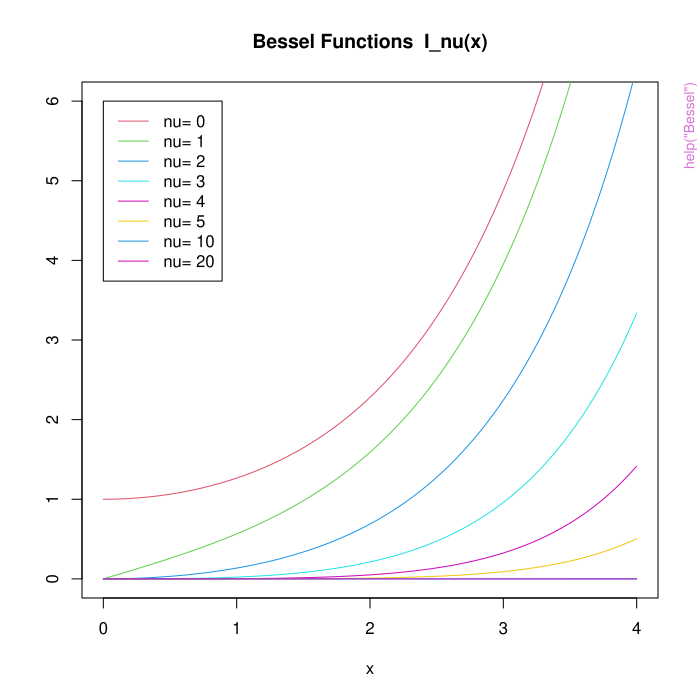

The R source for this figure:
pkgname <- "base"
source(file.path(R.home("share"), "R", "examples-header.R"))
options(warn = 1)
base::assign(".oldSearch", base::search(), pos = 'CheckExEnv')
base::assign(".old_wd", base::getwd(), pos = 'CheckExEnv')
cleanEx()
nameEx("Arithmetic")
### * Arithmetic

flush(stderr()); flush(stdout())

### Name: Arithmetic
### Title: Arithmetic Operators
### Aliases: + - * ** / ^ %% %/% Arithmetic
### Keywords: arith

### ** Examples

x <- -1:12
x + 1
2 * x + 3
x %%  3 # is periodic  2 0  1  2 0  1 ...
x %% -3 #  (ditto)    -1 0 -2 -1 0 -2 ...
x %/% 5
x %% Inf # now is defined by limit (gave NaN in earlier versions of R)



cleanEx()
nameEx("Bessel")
### * Bessel

flush(stderr()); flush(stdout())

### Name: Bessel
### Title: Bessel Functions
### Aliases: bessel Bessel besselI besselJ besselK besselY
### Keywords: math

### ** Examples

require(graphics)

nus <- c(0:5, 10, 20)

x <- seq(0, 4, length.out = 501)
plot(x, x, ylim = c(0, 6), ylab = "", type = "n",
     main = "Bessel Functions  I_nu(x)")
for(nu in nus) lines(x, besselI(x, nu = nu), col = nu + 2)
legend(0, 6, legend = paste("nu=", nus), col = nus + 2, lwd = 1)

x <- seq(0, 40, length.out = 801); yl <- c(-.5, 1)
plot(x, x, ylim = yl, ylab = "", type = "n",
     main = "Bessel Functions  J_nu(x)")
abline(h=0, v=0, lty=3)
for(nu in nus) lines(x, besselJ(x, nu = nu), col = nu + 2)
legend("topright", legend = paste("nu=", nus), col = nus + 2, lwd = 1, bty="n")

## Negative nu's --------------------------------------------------
xx <- 2:7
nu <- seq(-10, 9, length.out = 2001)
## --- I() --- --- --- ---
matplot(nu, t(outer(xx, nu, besselI)), type = "l", ylim = c(-50, 200),
        main = expression(paste("Bessel ", I[nu](x), " for fixed ", x,
                                ",  as ", f(nu))),
        xlab = expression(nu))
abline(v = 0, col = "light gray", lty = 3)
legend(5, 200, legend = paste("x=", xx), col=seq(xx), lty=1:5)

## --- J() --- --- --- ---
bJ <- t(outer(xx, nu, besselJ))
matplot(nu, bJ, type = "l", ylim = c(-500, 200),
        xlab = quote(nu), ylab = quote(J[nu](x)),
        main = expression(paste("Bessel ", J[nu](x), " for fixed ", x)))
abline(v = 0, col = "light gray", lty = 3)
legend("topright", legend = paste("x=", xx), col=seq(xx), lty=1:5)

## ZOOM into right part:
matplot(nu[nu > -2], bJ[nu > -2,], type = "l",
        xlab = quote(nu), ylab = quote(J[nu](x)),
        main = expression(paste("Bessel ", J[nu](x), " for fixed ", x)))
abline(h=0, v = 0, col = "gray60", lty = 3)
legend("topright", legend = paste("x=", xx), col=seq(xx), lty=1:5)


##---------------  x --> 0  -----------------------------
x0 <- 2^seq(-16, 5, length.out=256)
plot(range(x0), c(1e-40, 1), log = "xy", xlab = "x", ylab = "", type = "n",
     main = "Bessel Functions  J_nu(x)  near 0\n log - log  scale") ; axis(2, at=1)
for(nu in sort(c(nus, nus+0.5)))
    lines(x0, besselJ(x0, nu = nu), col = nu + 2, lty= 1+ (nu%%1 > 0))
legend("right", legend = paste("nu=", paste(nus, nus+0.5, sep=", ")),
       col = nus + 2, lwd = 1, bty="n")

x0 <- 2^seq(-10, 8, length.out=256)
plot(range(x0), 10^c(-100, 80), log = "xy", xlab = "x", ylab = "", type = "n",
     main = "Bessel Functions  K_nu(x)  near 0\n log - log  scale") ; axis(2, at=1)
for(nu in sort(c(nus, nus+0.5)))
    lines(x0, besselK(x0, nu = nu), col = nu + 2, lty= 1+ (nu%%1 > 0))
legend("topright", legend = paste("nu=", paste(nus, nus + 0.5, sep = ", ")),
       col = nus + 2, lwd = 1, bty="n")

x <- x[x > 0]
plot(x, x, ylim = c(1e-18, 1e11), log = "y", ylab = "", type = "n",
     main = "Bessel Functions  K_nu(x)"); axis(2, at=1)
for(nu in nus) lines(x, besselK(x, nu = nu), col = nu + 2)
legend(0, 1e-5, legend=paste("nu=", nus), col = nus + 2, lwd = 1)

yl <- c(-1.6, .6)
plot(x, x, ylim = yl, ylab = "", type = "n",
     main = "Bessel Functions  Y_nu(x)")
for(nu in nus){
    xx <- x[x > .6*nu]
    lines(xx, besselY(xx, nu=nu), col = nu+2)
}
legend(25, -.5, legend = paste("nu=", nus), col = nus+2, lwd = 1)

## negative nu in bessel_Y -- was bogus for a long time
curve(besselY(x, -0.1), 0, 10, ylim = c(-3,1), ylab = "")
for(nu in c(seq(-0.2, -2, by = -0.1)))
  curve(besselY(x, nu), add = TRUE)
title(expression(besselY(x, nu) * "   " *
                 {nu == list(-0.1, -0.2, ..., -2)}))



cleanEx()
nameEx("Colon")
### * Colon

flush(stderr()); flush(stdout())

### Name: Colon
### Title: Colon Operator
### Aliases: : colon
### Keywords: manip

### ** Examples

1:4
pi:6 # real
6:pi # integer

f1 <- gl(2, 3); f1
f2 <- gl(3, 2); f2
f1:f2 # a factor, the "cross"  f1 x f2



cleanEx()
nameEx("Comparison")
### * Comparison

flush(stderr()); flush(stdout())

### Name: Comparison
### Title: Relational Operators
### Aliases: < <= == != >= > Comparison collation
### Keywords: logic

### ** Examples

x <- stats::rnorm(20)
x < 1
x[x > 0]

x1 <- 0.5 - 0.3
x2 <- 0.3 - 0.1
x1 == x2                   # FALSE on most machines
isTRUE(all.equal(x1, x2))  # TRUE everywhere



cleanEx()
nameEx("Constants")
### * Constants

flush(stderr()); flush(stdout())

### Name: Constants
### Title: Built-in Constants
### Aliases: Constants LETTERS letters month.abb month.name pi
### Keywords: sysdata

### ** Examples

## John Machin (ca 1706) computed pi to over 100 decimal places
## using the Taylor series expansion of the second term of
pi - 4*(4*atan(1/5) - atan(1/239))

## months in English
month.name
## months in your current locale
format(ISOdate(2000, 1:12, 1), "%B")
format(ISOdate(2000, 1:12, 1), "%b")



cleanEx()
nameEx("Control")
### * Control

flush(stderr()); flush(stdout())

### Name: Control
### Title: Control Flow
### Aliases: Control if else for in while repeat break next
### Keywords: programming iteration logic

### ** Examples

for(i in 1:5) print(1:i)
for(n in c(2,5,10,20,50)) {
   x <- stats::rnorm(n)
   cat(n, ": ", sum(x^2), "\n", sep = "")
}
f <- factor(sample(letters[1:5], 10, replace = TRUE))
for(i in unique(f)) print(i)



cleanEx()
nameEx("Cstack_info")
### * Cstack_info

flush(stderr()); flush(stdout())

### Name: Cstack_info
### Title: Report Information on C Stack Size and Usage
### Aliases: Cstack_info
### Keywords: utilities

### ** Examples


cleanEx()
nameEx("DateTimeClasses")
### * DateTimeClasses

flush(stderr()); flush(stdout())

### Name: DateTimeClasses
### Title: Date-Time Classes
### Aliases: DateTimeClasses POSIXct POSIXlt POSIXt print.POSIXct
###   print.POSIXlt summary.POSIXct summary.POSIXlt +.POSIXt -.POSIXt
###   Ops.POSIXt Math.POSIXt Summary.POSIXct Math.POSIXlt Summary.POSIXlt
###   $<-.POSIXlt [.POSIXct [<-.POSIXct [[.POSIXct [.POSIXlt [<-.POSIXlt
###   [[.POSIXlt [[<-.POSIXlt as.data.frame.POSIXct as.data.frame.POSIXlt
###   as.list.POSIXct as.list.POSIXlt .leap.seconds anyNA.POSIXlt
###   is.finite.POSIXlt is.infinite.POSIXlt is.na.POSIXlt is.nan.POSIXlt
###   c.POSIXct c.POSIXlt as.matrix.POSIXlt length.POSIXlt length<-.POSIXct
###   length<-.POSIXlt mean.POSIXct mean.POSIXlt str.POSIXt
###   duplicated.POSIXlt unique.POSIXlt split.POSIXct names.POSIXlt
###   names<-.POSIXlt date-time
### Keywords: utilities chron

### ** Examples

## IGNORE_RDIFF_BEGIN
(z <- Sys.time())             # the current date, as class "POSIXct"

Sys.time() - 3600             # an hour ago

as.POSIXlt(Sys.time(), "GMT") # the current time in GMT
format(.leap.seconds)         # the leap seconds in your time zone
print(.leap.seconds, tz = "PST8PDT")  # and in Seattle's
## IGNORE_RDIFF_END

## look at *internal* representation of "POSIXlt" :
leapS <- as.POSIXlt(.leap.seconds)
names(unclass(leapS)) ; is.list(leapS)
## str() on inner structure needs unclass(.):
utils::str(unclass(leapS), vec.len = 7)
## show all (apart from "tzone" attr):
data.frame(unclass(leapS))

## Extracting *single* components of POSIXlt objects:
leapS[1 : 5, "year"]
leapS[17:22, "mon" ]

##  length(.) <- n   now works for "POSIXct" and "POSIXlt" :
for(lpS in list(.leap.seconds, leapS)) {
    ls <- lpS; length(ls) <- 12
    l2 <- lpS; length(l2) <- 5 + length(lpS)
    stopifnot(exprs = {
      ## length(.) <- * is compatible to subsetting/indexing:
      identical(ls, lpS[seq_along(ls)])
      identical(l2, lpS[seq_along(l2)])
      ## has filled with NA's
      is.na(l2[(length(lpS)+1):length(l2)])
    })
}



cleanEx()
nameEx("Dates")
### * Dates

flush(stderr()); flush(stdout())

### Name: Dates
### Title: Date Class
### Aliases: Date Dates print.Date summary.Date Math.Date Summary.Date
###   [.Date [<-.Date length<-.Date [[.Date as.data.frame.Date as.list.Date
###   c.Date mean.Date split.Date
### Keywords: utilities chron

### ** Examples
(Dls <- as.Date(.leap.seconds))

## Show use of year zero:
(z <- as.Date("01-01-01")) # how it is printed depends on the OS
z - 365 # so year zero was a leap year.
as.Date("00-02-29")
# if you want a different format, consider something like (if supported)
## Not run: 
##D format(z, "%04Y-%m-%d") # "0001-01-01"
##D format(z, "%_4Y-%m-%d") # "   1-01-01"
##D format(z, "%_Y-%m-%d")  # "1-01-01"
## End(Not run) 

##  length(<Date>) <- n   now works
ls <- Dls; length(ls) <- 12
l2 <- Dls; length(l2) <- 5 + length(Dls)
stopifnot(exprs = {
  ## length(.) <- * is compatible to subsetting/indexing:
  identical(ls, Dls[seq_along(ls)])
  identical(l2, Dls[seq_along(l2)])
  ## has filled with NA's
  is.na(l2[(length(Dls)+1):length(l2)])
})



cleanEx()
nameEx("Encoding")
### * Encoding

flush(stderr()); flush(stdout())

### Name: Encoding
### Title: Read or Set the Declared Encodings for a Character Vector
### Aliases: Encoding Encoding<- enc2native enc2utf8
### Keywords: utilities character

### ** Examples

## x is intended to be in latin1
x. <- x <- "fa\xE7ile"
Encoding(x.) # "unknown" (UTF-8 loc.) | "latin1" (8859-1/CP-1252 loc.) | ....
Encoding(x) <- "latin1"
x
xx <- iconv(x, "latin1", "UTF-8")
Encoding(c(x., x, xx))
c(x, xx)
xb <- xx; Encoding(xb) <- "bytes"
xb # will be encoded in hex
cat("x = ", x, ", xx = ", xx, ", xb = ", xb, "\n", sep = "")
(Ex <- Encoding(c(x.,x,xx,xb)))
stopifnot(identical(Ex, c(Encoding(x.), Encoding(x),
                          Encoding(xx), Encoding(xb))))



cleanEx()
nameEx("Extract")
### * Extract

flush(stderr()); flush(stdout())

### Name: Extract
### Title: Extract or Replace Parts of an Object
### Aliases: Extract Subscript [ [.listof [.simple.list [.Dlist [[ $
###   getElement [<- [[<- $<-
### Keywords: array list

### ** Examples

x <- 1:12
m <- matrix(1:6, nrow = 2, dimnames = list(c("a", "b"), LETTERS[1:3]))
li <- list(pi = pi, e = exp(1))
x[10]                 # the tenth element of x
x <- x[-1]            # delete the 1st element of x
m[1,]                 # the first row of matrix m
m[1, , drop = FALSE]  # is a 1-row matrix
m[,c(TRUE,FALSE,TRUE)]# logical indexing
m[cbind(c(1,2,1),3:1)]# matrix numeric index
ci <- cbind(c("a", "b", "a"), c("A", "C", "B"))
m[ci]                 # matrix character index
m <- m[,-1]           # delete the first column of m
li[[1]]               # the first element of list li
y <- list(1, 2, a = 4, 5)
y[c(3, 4)]            # a list containing elements 3 and 4 of y
y$a                   # the element of y named a

## non-integer indices are truncated:
(i <- 3.999999999) # "4" is printed
(1:5)[i]  # 3

## named atomic vectors, compare "[" and "[[" :
nx <- c(Abc = 123, pi = pi)
nx[1] ; nx["pi"] # keeps names, whereas "[[" does not:
nx[[1]] ; nx[["pi"]]
## Don't show: 
stopifnot(identical(names(nx[1]), "Abc"),
        identical(names(nx["pi"]), "pi"),
        is.null(names(nx[["Abc"]])), is.null(names(nx[[2]])))
## End(Don't show)
## recursive indexing into lists
z <- list(a = list(b = 9, c = "hello"), d = 1:5)
unlist(z)
z[[c(1, 2)]]
z[[c(1, 2, 1)]]  # both "hello"
z[[c("a", "b")]] <- "new"
unlist(z)

## check $ and [[ for environments
e1 <- new.env()
e1$a <- 10
e1[["a"]]
e1[["b"]] <- 20
e1$b
ls(e1)

## partial matching - possibly with warning :
stopifnot(identical(li$p, pi))
op <- options(warnPartialMatchDollar = TRUE)
stopifnot( identical(li$p, pi), #-- a warning
  inherits(tryCatch (li$p, warning = identity), "warning"))
## revert the warning option:
options(op)



cleanEx()
nameEx("Extract.data.frame")
### * Extract.data.frame

flush(stderr()); flush(stdout())

### Name: Extract.data.frame
### Title: Extract or Replace Parts of a Data Frame
### Aliases: [.data.frame [[.data.frame [<-.data.frame [[<-.data.frame
###   $<-.data.frame
### Keywords: array

### ** Examples

sw <- swiss[1:5, 1:4]  # select a manageable subset

sw[1:3]      # select columns
sw[, 1:3]    # same
sw[4:5, 1:3] # select rows and columns
sw[1]        # a one-column data frame
sw[, 1, drop = FALSE]  # the same
sw[, 1]      # a (unnamed) vector
sw[[1]]      # the same
sw$Fert      # the same (possibly w/ warning, see ?Extract)

sw[1,]       # a one-row data frame
sw[1,, drop = TRUE]  # a list

sw["C", ] # partially matches
sw[match("C", row.names(sw)), ] # no exact match
try(sw[, "Ferti"]) # column names must match exactly

## Don't show: 
stopifnot(identical(sw[, 1], sw[[1]]),
          identical(sw[, 1][1], 80.2),
          identical(sw[, 1, drop = FALSE], sw[1]),
          is.data.frame(sw[1 ]), dim(sw[1 ]) == c(5, 1),
          is.data.frame(sw[1,]), dim(sw[1,]) == c(1, 4),
          is.list(s1 <- sw[1, , drop = TRUE]), identical(s1$Fertility, 80.2))
tools::assertError(sw[, "Ferti"])
## End(Don't show)
sw[sw$Fertility > 90,] # logical indexing, see also ?subset
sw[c(1, 1:2), ]        # duplicate row, unique row names are created

sw[sw <= 6] <- 6  # logical matrix indexing
sw

## adding a column
sw["new1"] <- LETTERS[1:5]   # adds a character column
sw[["new2"]] <- letters[1:5] # ditto
sw[, "new3"] <- LETTERS[1:5] # ditto
sw$new4 <- 1:5
sapply(sw, class)
sw$new  # -> NULL: no unique partial match
sw$new4 <- NULL              # delete the column
sw
sw[6:8] <- list(letters[10:14], NULL, aa = 1:5)
# update col. 6, delete 7, append
sw

## matrices in a data frame
A <- data.frame(x = 1:3, y = I(matrix(4:9, 3, 2)),
                         z = I(matrix(letters[1:9], 3, 3)))
A[1:3, "y"] # a matrix
A[1:3, "z"] # a matrix
A[, "y"]    # a matrix
stopifnot(identical(colnames(A), c("x", "y", "z")), ncol(A) == 3L,
          identical(A[,"y"], A[1:3, "y"]),
          inherits (A[,"y"], "AsIs"))

## keeping special attributes: use a class with a
## "as.data.frame" and "[" method;
## "avector" := vector that keeps attributes.   Could provide a constructor
##  avector <- function(x) { class(x) <- c("avector", class(x)); x }
as.data.frame.avector <- as.data.frame.vector

`[.avector` <- function(x,i,...) {
  r <- NextMethod("[")
  mostattributes(r) <- attributes(x)
  r
}

d <- data.frame(i = 0:7, f = gl(2,4),
                u = structure(11:18, unit = "kg", class = "avector"))
str(d[2:4, -1]) # 'u' keeps its "unit"
## Don't show: 
stopifnot(identical(d[2:4,-1][,"u"],
                    structure(12:14, unit = "kg", class = "avector")))
## End(Don't show)



cleanEx()
nameEx("Extract.factor")
### * Extract.factor

flush(stderr()); flush(stdout())

### Name: Extract.factor
### Title: Extract or Replace Parts of a Factor
### Aliases: [.factor [<-.factor [[.factor [[<-.factor
### Keywords: category

### ** Examples

## following example(factor)
(ff <- factor(substring("statistics", 1:10, 1:10), levels = letters))
ff[, drop = TRUE]
factor(letters[7:10])[2:3, drop = TRUE]



cleanEx()
nameEx("Extremes")
### * Extremes

flush(stderr()); flush(stdout())

### Name: Extremes
### Title: Maxima and Minima
### Aliases: max min pmax pmin pmax.int pmin.int
### Keywords: univar arith

### ** Examples

require(stats); require(graphics)
 min(5:1, pi) #-> one number
pmin(5:1, pi) #->  5  numbers

x <- sort(rnorm(100));  cH <- 1.35
pmin(cH, quantile(x)) # no names
pmin(quantile(x), cH) # has names
plot(x, pmin(cH, pmax(-cH, x)), type = "b", main =  "Huber's function")

cut01 <- function(x) pmax(pmin(x, 1), 0)
curve(      x^2 - 1/4, -1.4, 1.5, col = 2)
curve(cut01(x^2 - 1/4), col = "blue", add = TRUE, n = 500)
## pmax(), pmin() preserve attributes of *first* argument
D <- diag(x = (3:1)/4) ; n0 <- numeric()
stopifnot(identical(D,  cut01(D) ),
          identical(n0, cut01(n0)),
          identical(n0, cut01(NULL)),
          identical(n0, pmax(3:1, n0, 2)),
          identical(n0, pmax(n0, 4)))



cleanEx()
nameEx("La_library")
### * La_library

flush(stderr()); flush(stdout())

### Name: La_library
### Title: LAPACK Library
### Aliases: La_library
### Keywords: utilities

### ** Examples

La_library()



cleanEx()
nameEx("La_version")
### * La_version

flush(stderr()); flush(stdout())

### Name: La_version
### Title: LAPACK Version
### Aliases: La_version
### Keywords: utilities

### ** Examples

La_version()



cleanEx()
nameEx("Last.value")
### * Last.value

flush(stderr()); flush(stdout())

### Name: Last.value
### Title: Value of Last Evaluated Expression
### Aliases: .Last.value
### Keywords: programming

### ** Examples

## These will not work correctly from example(),
## but they will in make check or if pasted in,
## as example() does not run them at the top level
gamma(1:15)          # think of some intensive calculation...
fac14 <- .Last.value # keep them

library("splines") # returns invisibly
.Last.value    # shows what library(.) above returned
## Don't show: 
detach("package:splines")
## End(Don't show)



cleanEx()
nameEx("Log")
### * Log

flush(stderr()); flush(stdout())

### Name: log
### Title: Logarithms and Exponentials
### Aliases: log logb log10 log2 log1p exp expm1
### Keywords: math

### ** Examples

log(exp(3))
log10(1e7) # = 7

x <- 10^-(1+2*1:9)
cbind(deparse.level=2, # to get nice column names
      x, log(1+x), log1p(x), exp(x)-1, expm1(x))



cleanEx()
nameEx("Logic")
### * Logic

flush(stderr()); flush(stdout())

### Name: Logic
### Title: Logical Operators
### Aliases: ! & && | || xor Logic isTRUE isFALSE
### Keywords: logic

### ** Examples

y <- 1 + (x <- stats::rpois(50, lambda = 1.5) / 4 - 1)
x[(x > 0) & (x < 1)]    # all x values between 0 and 1
if (any(x == 0) || any(y == 0)) "zero encountered"

## construct truth tables :

x <- c(NA, FALSE, TRUE)
names(x) <- as.character(x)
outer(x, x, `&`) ## AND table
outer(x, x, `|`) ## OR  table



cleanEx()
nameEx("MathFun")
### * MathFun

flush(stderr()); flush(stdout())

### Name: MathFun
### Title: Miscellaneous Mathematical Functions
### Aliases: abs sqrt
### Keywords: math

### ** Examples

require(stats) # for spline
require(graphics)
xx <- -9:9
plot(xx, sqrt(abs(xx)),  col = "red")
lines(spline(xx, sqrt(abs(xx)), n=101), col = "pink")



cleanEx()
nameEx("NA")
### * NA

flush(stderr()); flush(stdout())

### Name: NA
### Title: 'Not Available' / Missing Values
### Aliases: NA NA_integer_ NA_real_ NA_complex_ NA_character_ is.na
###   is.na.data.frame is.na<- is.na<-.default anyNA anyNA.data.frame
###   anyMissing
### Keywords: NA logic manip

### ** Examples

is.na(c(1, NA))        #> FALSE  TRUE
is.na(paste(c(1, NA))) #> FALSE FALSE

(xx <- c(0:4))
is.na(xx) <- c(2, 4)
xx                     #> 0 NA  2 NA  4
anyNA(xx) # TRUE

# Some logical operations do not return NA
c(TRUE, FALSE) & NA
c(TRUE, FALSE) | NA


## anyNA() can work recursively with list()s:
LL <- list(1:5, c(NA, 5:8), c("A","NA"), c("a", NA_character_))
L2 <- LL[c(1,3)]
sapply(LL, anyNA); c(anyNA(LL), anyNA(LL, TRUE))
sapply(L2, anyNA); c(anyNA(L2), anyNA(L2, TRUE))

## ... lists, and hence data frames, too:
dN <- dd <- USJudgeRatings; dN[3,6] <- NA
anyNA(dd) # FALSE
anyNA(dN) # TRUE



cleanEx()
nameEx("NULL")
### * NULL

flush(stderr()); flush(stdout())

### Name: NULL
### Title: The Null Object
### Aliases: NULL as.null as.null.default is.null
### Keywords: attribute manip list sysdata

### ** Examples

is.null(list())     # FALSE (on purpose!)
is.null(pairlist()) # TRUE
is.null(integer(0)) # FALSE
is.null(logical(0)) # FALSE
as.null(list(a = 1, b = "c"))



cleanEx()
nameEx("NumericConstants")
### * NumericConstants

flush(stderr()); flush(stdout())

### Name: NumericConstants
### Title: Numeric Constants
### Aliases: NumericConstants 1L 0x1 1i
### Keywords: documentation

### ** Examples

## You can create numbers using fixed or scientific formatting.
2.1
2.1e10
-2.1E-10

## The resulting objects have class numeric and type double.
class(2.1)
typeof(2.1)

## This holds even if what you typed looked like an integer.
class(2)
typeof(2)

## If you actually wanted integers, use an "L" suffix.
class(2L)
typeof(2L)

## These are equal but not identical
2 == 2L
identical(2, 2L)

## You can write numbers between 0 and 1 without a leading "0"
## (but typically this makes code harder to read)
.1234

sqrt(1i) # remember elementary math?
utils::str(0xA0)
identical(1L, as.integer(1))

## You can combine the "0x" prefix with the "L" suffix :
identical(0xFL, as.integer(15))



cleanEx()
nameEx("Ops.Date")
### * Ops.Date

flush(stderr()); flush(stdout())

### Name: Ops.Date
### Title: Operators on the Date Class
### Aliases: +.Date -.Date Ops.Date
### Keywords: utilities chron

### ** Examples


cleanEx()
nameEx("Paren")
### * Paren

flush(stderr()); flush(stdout())

### Name: Paren
### Title: Parentheses and Braces
### Aliases: Paren ( {
### Keywords: programming

### ** Examples

f <- get("(")
e <- expression(3 + 2 * 4)
identical(f(e), e)

do <- get("{")
do(x <- 3, y <- 2*x-3, 6-x-y); x; y

## note the differences
(2+3)
{2+3; 4+5}
(invisible(2+3))
{invisible(2+3)}



cleanEx()
nameEx("Platform")
### * Platform

flush(stderr()); flush(stdout())

### Name: .Platform
### Title: Platform Specific Variables
### Aliases: .Platform
### Keywords: file utilities

### ** Examples

## Note: this can be done in a system-independent way by dir.exists()
if(.Platform$OS.type == "unix") {
   system.test <- function(...) system(paste("test", ...)) == 0L
   dir.exists2 <- function(dir)
       sapply(dir, function(d) system.test("-d", d))
   dir.exists2(c(R.home(), "/tmp", "~", "/NO")) # > T T T F
}



cleanEx()
nameEx("Primitive")
### * Primitive

flush(stderr()); flush(stdout())

### Name: Primitive
### Title: Look Up a Primitive Function
### Aliases: .Primitive primitive
### Keywords: interface

### ** Examples

mysqrt <- .Primitive("sqrt")
c
.Internal # this one *must* be primitive!
`if` # need backticks



cleanEx()
nameEx("Quotes")
### * Quotes

flush(stderr()); flush(stdout())

### Name: Quotes
### Title: Quotes
### Aliases: Quotes backtick backquote ' " `
### Keywords: documentation

### ** Examples

'single quotes can be used more-or-less interchangeably'
"with double quotes to create character vectors"

## Single quotes inside single-quoted strings need backslash-escaping.
## Ditto double quotes inside double-quoted strings.
##
identical('"It\'s alive!", he screamed.',
          "\"It's alive!\", he screamed.") # same

## Backslashes need doubling, or they have a special meaning.
x <- "In ALGOL, you could do logical AND with /\\."
print(x)      # shows it as above ("input-like")
writeLines(x) # shows it as you like it ;-)

## Single backslashes followed by a letter are used to denote
## special characters like tab(ulator)s and newlines:
x <- "long\tlines can be\nbroken with newlines"
writeLines(x) # see also ?strwrap

## Backticks are used for non-standard variable names.
## (See make.names and ?Reserved for what counts as
## non-standard.)
`x y` <- 1:5
`x y`
d <- data.frame(`1st column` = rchisq(5, 2), check.names = FALSE)
d$`1st column`

## Backslashes followed by up to three numbers are interpreted as
## octal notation for ASCII characters.
"\110\145\154\154\157\40\127\157\162\154\144\41"

## \x followed by up to two numbers is interpreted as
## hexadecimal notation for ASCII characters.
(hw1 <- "\x48\x65\x6c\x6c\x6f\x20\x57\x6f\x72\x6c\x64\x21")

## Mixing octal and hexadecimal in the same string is OK
(hw2 <- "\110\x65\154\x6c\157\x20\127\x6f\162\x6c\144\x21")

## \u is also hexadecimal, but supports up to 4 digits,
## using Unicode specification.  In the previous example,
## you can simply replace \x with \u.
(hw3 <- "\u48\u65\u6c\u6c\u6f\u20\u57\u6f\u72\u6c\u64\u21")

## The last three are all identical to
hw <- "Hello World!"
stopifnot(identical(hw, hw1), identical(hw1, hw2), identical(hw2, hw3))

## Using Unicode makes more sense for non-latin characters.
(nn <- "\u0126\u0119\u1114\u022d\u2001\u03e2\u0954\u0f3f\u13d3\u147b\u203c")

## Mixing \x and \u throws a _parse_ error (which is not catchable!)
## Not run: 
##D   "\x48\u65\x6c\u6c\x6f\u20\x57\u6f\x72\u6c\x64\u21"
## End(Not run)
##   -->   Error: mixing Unicode and octal/hex escapes .....

## \U works like \u, but supports up to six hex digits.
## So we can replace \u with \U in the previous example.
n2 <- "\U0126\U0119\U1114\U022d\U2001\U03e2\U0954\U0f3f\U13d3\U147b\U203c"
stopifnot(identical(nn, n2))

## Under systems supporting multi-byte locales (and not Windows),
## \U also supports the rarer characters outside the usual 16^4 range.
## See the R language manual,
## https://cran.r-project.org/doc/manuals/r-release/R-lang.html#Literal-constants
## and bug 16098 https://bugs.r-project.org/show_bug.cgi?id=16098
## This character may or not be printable (the platform decides)
## and if it is, may not have a glyph in the font used.
"\U1d4d7" # On Windows this used to give the incorrect value of "\Ud4d7"

## nul characters (for terminating strings in C) are not allowed (parse errors)
## Not run: ##D 
##D   "foo\0bar"     # Error: nul character not allowed (line 1)
##D   "foo\u0000bar" # same error
## End(Not run)

## A Windows path written as a raw string constant:
r"(c:\Program files\R)"

## More raw strings:
r"{(\1\2)}"
r"(use both "double" and 'single' quotes)"
r"---(\1--)-)---"



cleanEx()
nameEx("Random-user")
### * Random-user

flush(stderr()); flush(stdout())

### Name: Random.user
### Title: User-supplied Random Number Generation
### Aliases: Random.user
### Keywords: distribution sysdata

### ** Examples
## Not run: 
##D ##  Marsaglia's congruential PRNG
##D #include <R_ext/Random.h>
##D 
##D static Int32 seed;
##D static double res;
##D static int nseed = 1;
##D 
##D double * user_unif_rand(void)
##D {
##D     seed = 69069 * seed + 1;
##D     res = seed * 2.32830643653869e-10;
##D     return &res;
##D }
##D 
##D void  user_unif_init(Int32 seed_in) { seed = seed_in; }
##D int * user_unif_nseed(void) { return &nseed; }
##D int * user_unif_seedloc(void) { return (int *) &seed; }
##D 
##D /*  ratio-of-uniforms for normal  */
##D #include <math.h>
##D static double x;
##D 
##D double * user_norm_rand(void)
##D {
##D     double u, v, z;
##D     do {
##D         u = unif_rand();
##D         v = 0.857764 * (2. * unif_rand() - 1);
##D         x = v/u; z = 0.25 * x * x;
##D         if (z < 1. - u) break;
##D         if (z > 0.259/u + 0.35) continue;
##D     } while (z > -log(u));
##D     return &x;
##D }
##D 
##D ## Use under Unix:
##D R CMD SHLIB urand.c
##D R
##D > dyn.load("urand.so")
##D > RNGkind("user")
##D > runif(10)
##D > .Random.seed
##D > RNGkind(, "user")
##D > rnorm(10)
##D > RNGkind()
##D [1] "user-supplied" "user-supplied"
## End(Not run)


cleanEx()
nameEx("Random")
### * Random

flush(stderr()); flush(stdout())

### Name: Random
### Title: Random Number Generation
### Aliases: Random RNG RNGkind RNGversion set.seed .Random.seed
### Keywords: distribution sysdata

### ** Examples

require(stats)

## Seed the current RNG, i.e., set the RNG status
set.seed(42); u1 <- runif(30)
set.seed(42); u2 <- runif(30) # the same because of identical RNG status:
stopifnot(identical(u1, u2))

ok <- RNGkind()
RNGkind("Wich")  # (partial string matching on 'kind')

## This shows how 'runif(.)' works for Wichmann-Hill,
## using only R functions:

p.WH <- c(30269, 30307, 30323)
a.WH <- c(  171,   172,   170)
next.WHseed <- function(i.seed = .Random.seed[-1])
  { (a.WH * i.seed) %% p.WH }
my.runif1 <- function(i.seed = .Random.seed)
  { ns <- next.WHseed(i.seed[-1]); sum(ns / p.WH) %% 1 }
set.seed(1998-12-04)# (when the next lines were added to the souRce)
rs <- .Random.seed
(WHs <- next.WHseed(rs[-1]))
u <- runif(1)
stopifnot(
 next.WHseed(rs[-1]) == .Random.seed[-1],
 all.equal(u, my.runif1(rs))
)

## ----
.Random.seed
RNGkind("Super") # matches  "Super-Duper"
RNGkind()
.Random.seed # new, corresponding to  Super-Duper

## Reset:
RNGkind(ok[1])

RNGversion(getRversion()) # the default version for this R version

## ----
sum(duplicated(runif(1e6))) # around 110 for default generator
## and we would expect about almost sure duplicates beyond about
qbirthday(1 - 1e-6, classes = 2e9) # 235,000



cleanEx()
nameEx("Recall")
### * Recall

flush(stderr()); flush(stdout())

### Name: Recall
### Title: Recursive Calling
### Aliases: Recall
### Keywords: programming

### ** Examples

## A trivial (but inefficient!) example:
fib <- function(n)
   if(n<=2) { if(n>=0) 1 else 0 } else Recall(n-1) + Recall(n-2)
fibonacci <- fib; rm(fib)
## renaming wouldn't work without Recall
fibonacci(10) # 55



cleanEx()
nameEx("Rhome")
### * Rhome

flush(stderr()); flush(stdout())

### Name: Rhome
### Title: Return the R Home Directory
### Aliases: R.home R_HOME
### Keywords: utilities

### ** Examples

## These result quite platform-dependently :
rbind(home = R.home(),
      bin  = R.home("bin")) # often the 'bin' sub directory of 'home'
                            # but not always ...
list.files(R.home("bin"))



cleanEx()
nameEx("Round")
### * Round

flush(stderr()); flush(stdout())

### Name: Round
### Title: Rounding of Numbers
### Aliases: ceiling floor round signif trunc
### Keywords: arith

### ** Examples

round(.5 + -2:4) # IEEE / IEC rounding: -2  0  0  2  2  4  4
## (this is *good* behaviour -- do *NOT* report it as bug !)

( x1 <- seq(-2, 4, by = .5) )
round(x1) #-- IEEE / IEC rounding !
x1[trunc(x1) != floor(x1)]
x1[round(x1) != floor(x1 + .5)]
(non.int <- ceiling(x1) != floor(x1))

x2 <- pi * 100^(-1:3)
round(x2, 3)
signif(x2, 3)



cleanEx()
nameEx("S3method")
### * S3method

flush(stderr()); flush(stdout())

### Name: S3method
### Title: Register S3 Methods
### Aliases: .S3method

### ** Examples

## Create a generic function and register a method for objects
## inheriting from class 'cls':
gen <- function(x) UseMethod("gen")
met <- function(x) writeLines("Hello world.")
.S3method("gen", "cls", met)
## Create an object inheriting from class 'cls', and call the
## generic on it:
x <- structure(123, class = "cls")
gen(x)



cleanEx()
nameEx("Special")
### * Special

flush(stderr()); flush(stdout())

### Name: Special
### Title: Special Functions of Mathematics
### Aliases: Special beta lbeta gamma lgamma psigamma digamma trigamma
###   choose lchoose factorial lfactorial
### Keywords: math

### ** Examples

require(graphics)

choose(5, 2)
for (n in 0:10) print(choose(n, k = 0:n))

factorial(100)
lfactorial(10000)

## gamma has 1st order poles at 0, -1, -2, ...
## this will generate loss of precision warnings, so turn off
op <- options("warn")
options(warn = -1)
x <- sort(c(seq(-3, 4, length.out = 201), outer(0:-3, (-1:1)*1e-6, `+`)))
plot(x, gamma(x), ylim = c(-20,20), col = "red", type = "l", lwd = 2,
     main = expression(Gamma(x)))
abline(h = 0, v = -3:0, lty = 3, col = "midnightblue")
options(op)

x <- seq(0.1, 4, length.out = 201); dx <- diff(x)[1]
par(mfrow = c(2, 3))
for (ch in c("", "l","di","tri","tetra","penta")) {
  is.deriv <- nchar(ch) >= 2
  nm <- paste0(ch, "gamma")
  if (is.deriv) {
    dy <- diff(y) / dx # finite difference
    der <- which(ch == c("di","tri","tetra","penta")) - 1
    nm2 <- paste0("psigamma(*, deriv = ", der,")")
    nm  <- if(der >= 2) nm2 else paste(nm, nm2, sep = " ==\n")
    y <- psigamma(x, deriv = der)
  } else {
    y <- get(nm)(x)
  }
  plot(x, y, type = "l", main = nm, col = "red")
  abline(h = 0, col = "lightgray")
  if (is.deriv) lines(x[-1], dy, col = "blue", lty = 2)
}
par(mfrow = c(1, 1))

## "Extended" Pascal triangle:
fN <- function(n) formatC(n, width=2)
for (n in -4:10) {
    cat(fN(n),":", fN(choose(n, k = -2:max(3, n+2))))
    cat("\n")
}

## R code version of choose()  [simplistic; warning for k < 0]:
mychoose <- function(r, k)
    ifelse(k <= 0, (k == 0),
           sapply(k, function(k) prod(r:(r-k+1))) / factorial(k))
k <- -1:6
cbind(k = k, choose(1/2, k), mychoose(1/2, k))

## Binomial theorem for n = 1/2 ;
## sqrt(1+x) = (1+x)^(1/2) = sum_{k=0}^Inf  choose(1/2, k) * x^k :
k <- 0:10 # 10 is sufficient for ~ 9 digit precision:
sqrt(1.25)
sum(choose(1/2, k)* .25^k)

## Don't show: 
k. <- 1:9
stopifnot(all.equal( (choose(1/2, k.) -> ck.),
                    mychoose(1/2, k.)),
          all.equal(lchoose(1/2, k.), log(abs(ck.))),
          all.equal(sqrt(1.25),
                    sum(choose(1/2, k)* .25^k)))
## End(Don't show)



graphics::par(get("par.postscript", pos = 'CheckExEnv'))
cleanEx()
nameEx("Startup")
### * Startup

flush(stderr()); flush(stdout())

### Name: Startup
### Title: Initialization at Start of an R Session
### Aliases: Startup Rprofile .Rprofile Rprofile.site Renviron
###   Renviron.site .Renviron .First .First.sys .OptRequireMethods
###   R_DEFAULT_PACKAGES R_ENVIRON R_ENVIRON_USER R_PROFILE R_PROFILE_USER
### Keywords: environment

### ** Examples

## Not run: 
##D ## Example ~/.Renviron on Unix
##D R_LIBS=~/R/library
##D PAGER=/usr/local/bin/less
##D 
##D ## Example .Renviron on Windows
##D R_LIBS=C:/R/library
##D MY_TCLTK="c:/Program Files/Tcl/bin"
##D # Variable expansion in double quotes, string literals with backslashes in
##D # single quotes.
##D R_LIBS_USER="${APPDATA}"'\R-library'
##D 
##D ## Example of setting R_DEFAULT_PACKAGES (from R CMD check)
##D R_DEFAULT_PACKAGES='utils,grDevices,graphics,stats'
##D # this loads the packages in the order given, so they appear on
##D # the search path in reverse order.
##D 
##D ## Example of .Rprofile
##D options(width=65, digits=5)
##D options(show.signif.stars=FALSE)
##D setHook(packageEvent("grDevices", "onLoad"),
##D         function(...) grDevices::ps.options(horizontal=FALSE))
##D set.seed(1234)
##D .First <- function() cat("\n   Welcome to R!\n\n")
##D .Last <- function()  cat("\n   Goodbye!\n\n")
##D 
##D ## Example of Rprofile.site
##D local({
##D   # add MASS to the default packages, set a CRAN mirror
##D   old <- getOption("defaultPackages"); r <- getOption("repos")
##D   r["CRAN"] <- "http://my.local.cran"
##D   options(defaultPackages = c(old, "MASS"), repos = r)
##D   ## (for Unix terminal users) set the width from COLUMNS if set
##D   cols <- Sys.getenv("COLUMNS")
##D   if(nzchar(cols)) options(width = as.integer(cols))
##D   # interactive sessions get a fortune cookie (needs fortunes package)
##D   if (interactive())
##D     fortunes::fortune()
##D })
##D 
##D ## if .Renviron contains
##D FOOBAR="coo\bar"doh\ex"abc\"def'"
##D 
##D ## then we get
##D # > cat(Sys.getenv("FOOBAR"), "\n")
##D # coo\bardoh\exabc"def'
## End(Not run)


cleanEx()
nameEx("Syntax")
### * Syntax

flush(stderr()); flush(stdout())

### Name: Syntax
### Title: Operator Syntax and Precedence
### Aliases: Syntax
### Keywords: documentation programming

### ** Examples

## Logical AND ("&&") has higher precedence than OR ("||"):
TRUE || TRUE && FALSE   # is the same as
TRUE || (TRUE && FALSE) # and different from
(TRUE || TRUE) && FALSE

## Special operators have higher precedence than "!" (logical NOT).
## You can use this for %in% :
! 1:10 %in% c(2, 3, 5, 7) # same as !(1:10 %in% c(2, 3, 5, 7))
## but we strongly advise to use the "!( ... )" form in this case!


## '=' has lower precedence than '<-' ... so you should not mix them
##     (and '<-' is considered better style anyway):
## Not run: 
##D ## Consequently, this gives a ("non-catchable") error
##D  x <- y = 5  #->  Error in (x <- y) = 5 : ....
## End(Not run)



cleanEx()
nameEx("Sys.getenv")
### * Sys.getenv

flush(stderr()); flush(stdout())

### Name: Sys.getenv
### Title: Get Environment Variables
### Aliases: Sys.getenv
### Keywords: environment utilities

### ** Examples

## whether HOST is set will be shell-dependent e.g. Solaris' csh did not.
Sys.getenv(c("R_HOME", "R_PAPERSIZE", "R_PRINTCMD", "HOST"))

s <- Sys.getenv()
## Language and Locale settings -- but rather use Sys.getlocale()
s[grep("^L(C|ANG)", names(s))]



cleanEx()
nameEx("Sys.getpid")
### * Sys.getpid

flush(stderr()); flush(stdout())

### Name: Sys.getpid
### Title: Get the Process ID of the R Session
### Aliases: Sys.getpid
### Keywords: utilities

### ** Examples


cleanEx()
nameEx("Sys.glob")
### * Sys.glob

flush(stderr()); flush(stdout())

### Name: Sys.glob
### Title: Wildcard Expansion on File Paths
### Aliases: Sys.glob
### Keywords: utilities file

### ** Examples



cleanEx()
nameEx("Sys.info")
### * Sys.info

flush(stderr()); flush(stdout())

### Name: Sys.info
### Title: Extract System and User Information
### Aliases: Sys.info
### Keywords: utilities

### ** Examples

Sys.info()
## An alternative (and probably better) way to get the login name on Unix
Sys.getenv("LOGNAME")



cleanEx()
nameEx("Sys.localeconv")
### * Sys.localeconv

flush(stderr()); flush(stdout())

### Name: Sys.localeconv
### Title: Find Details of the Numerical and Monetary Representations in
###   the Current Locale
### Aliases: localeconv Sys.localeconv
### Keywords: utilities

### ** Examples

Sys.localeconv()
## The results in the C locale are
##    decimal_point     thousands_sep          grouping   int_curr_symbol
##              "."                ""                ""                ""
##  currency_symbol mon_decimal_point mon_thousands_sep      mon_grouping
##               ""                ""                ""                ""
##    positive_sign     negative_sign   int_frac_digits       frac_digits
##               ""                ""             "127"             "127"
##    p_cs_precedes    p_sep_by_space     n_cs_precedes    n_sep_by_space
##            "127"             "127"             "127"             "127"
##      p_sign_posn       n_sign_posn
##            "127"             "127"

## Now try your default locale (which might be "C").

## Not run: read.table("foo", dec=Sys.localeconv()["decimal_point"])



cleanEx()
nameEx("Sys.readlink")
### * Sys.readlink

flush(stderr()); flush(stdout())

### Name: Sys.readlink
### Title: Read File Symbolic Links
### Aliases: Sys.readlink
### Keywords: file

### ** Examples

##' To check if files (incl. directories) are symbolic links:
is.symlink <- function(paths) isTRUE(nzchar(Sys.readlink(paths), keepNA=TRUE))
## will return all FALSE when the platform has no `readlink` system call.
is.symlink("/foo/bar")



cleanEx()
nameEx("Sys.setenv")
### * Sys.setenv

flush(stderr()); flush(stdout())

### Name: Sys.setenv
### Title: Set or Unset Environment Variables
### Aliases: Sys.setenv Sys.unsetenv
### Keywords: environment utilities

### ** Examples

print(Sys.setenv(R_TEST = "testit", "A+C" = 123))  # `A+C` could also be used
Sys.getenv("R_TEST")
Sys.unsetenv("R_TEST") # on Unix-alike may warn and not succeed
Sys.getenv("R_TEST", unset = NA)



cleanEx()
nameEx("Sys.sleep")
### * Sys.sleep

flush(stderr()); flush(stdout())

### Name: Sys.sleep
### Title: Suspend Execution for a Time Interval
### Aliases: Sys.sleep
### Keywords: utilities

### ** Examples


cleanEx()
nameEx("Sys.time")
### * Sys.time

flush(stderr()); flush(stdout())

### Name: Sys.time
### Title: Get Current Date and Time
### Aliases: Sys.time Sys.Date
### Keywords: utilities chron

### ** Examples


cleanEx()
nameEx("Sys.which")
### * Sys.which

flush(stderr()); flush(stdout())

### Name: Sys.which
### Title: Find Full Paths to Executables
### Aliases: Sys.which
### Keywords: utilities

### ** Examples

## the first two are likely to exist everywhere
## texi2dvi exists on most Unix-alikes and under MiKTeX
Sys.which(c("ftp", "ping", "texi2dvi", "this-does-not-exist"))



cleanEx()
nameEx("Trig")
### * Trig

flush(stderr()); flush(stdout())

### Name: Trig
### Title: Trigonometric Functions
### Aliases: Trig cos sin tan acos arccos asin arcsin atan arctan atan2
###   cospi sinpi tanpi
### Keywords: math

### ** Examples

x <- seq(-3, 7, by = 1/8)
tx <- cbind(x, cos(pi*x), cospi(x), sin(pi*x), sinpi(x),
               tan(pi*x), tanpi(x), deparse.level=2)
op <- options(digits = 4, width = 90) # for nice formatting
head(tx)
tx[ (x %% 1) %in% c(0, 0.5) ,]
options(op)



cleanEx()
nameEx("Vectorize")
### * Vectorize

flush(stderr()); flush(stdout())

### Name: Vectorize
### Title: Vectorize a Scalar Function
### Aliases: Vectorize
### Keywords: manip utilities

### ** Examples

# We use rep.int as rep is primitive
vrep <- Vectorize(rep.int)
vrep(1:4, 4:1)
vrep(times = 1:4, x = 4:1)

vrep <- Vectorize(rep.int, "times")
vrep(times = 1:4, x = 42)

f <- function(x = 1:3, y) c(x, y)
vf <- Vectorize(f, SIMPLIFY = FALSE)
f(1:3, 1:3)
vf(1:3, 1:3)
vf(y = 1:3) # Only vectorizes y, not x

# Nonlinear regression contour plot, based on nls() example
require(graphics)
SS <- function(Vm, K, resp, conc) {
    pred <- (Vm * conc)/(K + conc)
    sum((resp - pred)^2 / pred)
}
vSS <- Vectorize(SS, c("Vm", "K"))
Treated <- subset(Puromycin, state == "treated")

Vm <- seq(140, 310, length.out = 50)
K <- seq(0, 0.15, length.out = 40)
SSvals <- outer(Vm, K, vSS, Treated$rate, Treated$conc)
contour(Vm, K, SSvals, levels = (1:10)^2, xlab = "Vm", ylab = "K")

# combn() has an argument named FUN
combnV <- Vectorize(function(x, m, FUNV = NULL) combn(x, m, FUN = FUNV),
                    vectorize.args = c("x", "m"))
combnV(4, 1:4)
combnV(4, 1:4, sum)



cleanEx()
nameEx("Version")
### * Version

flush(stderr()); flush(stdout())

### Name: R.Version
### Title: Version Information
### Aliases: R.Version R.version version R.version.string R_compiled_by
### Keywords: environment sysdata programming

### ** Examples

require(graphics)

R.version$os # to check how lucky you are ...
plot(0) # any plot
mtext(R.version.string, side = 1, line = 4, adj = 1) # a useful bottom-right note

## a good way to detect macOS:
if(grepl("^darwin", R.version$os)) message("running on macOS")

## Short R version string, ("space free", useful in file/directory names;
##                          also fine for unreleased versions of R):
shortRversion <- function() {
   rvs <- R.version.string
   if(grepl("devel", (st <- R.version$status)))
       rvs <- sub(paste0(" ",st," "), "-devel_", rvs, fixed=TRUE)
   gsub("[()]", "", gsub(" ", "_", sub(" version ", "-", rvs)))
}
## Don't show: 
stopifnot(identical(grep(" ", shortRversion()), integer(0)))
## End(Don't show)



cleanEx()
nameEx("abbreviate")
### * abbreviate

flush(stderr()); flush(stdout())

### Name: abbreviate
### Title: Abbreviate Strings
### Aliases: abbreviate
### Keywords: character

### ** Examples

x <- c("abcd", "efgh", "abce")
abbreviate(x, 2)
abbreviate(x, 2, strict = TRUE) # >> 1st and 3rd are == "ab"

(st.abb <- abbreviate(state.name, 2))
stopifnot(identical(unname(st.abb),
           abbreviate(state.name, 2, named=FALSE)))
table(nchar(st.abb)) # out of 50, 3 need 4 letters :
as <- abbreviate(state.name, 3, strict = TRUE)
as[which(as == "Mss")]
## Don't show: 
stopifnot(which(as == "Mss") == c(21,24,25))
## End(Don't show)
## and without distinguishing vowels:
st.abb2 <- abbreviate(state.name, 2, FALSE)
cbind(st.abb, st.abb2)[st.abb2 != st.abb, ]

## method = "both.sides" helps:  no 4-letters, and only 4 3-letters:
st.ab2 <- abbreviate(state.name, 2, method = "both")
table(nchar(st.ab2))
## Compare the two methods:
cbind(st.abb, st.ab2)



cleanEx()
nameEx("agrep")
### * agrep

flush(stderr()); flush(stdout())

### Name: agrep
### Title: Approximate String Matching (Fuzzy Matching)
### Aliases: agrep agrepl 'fuzzy matching'
### Keywords: character

### ** Examples

agrep("lasy", "1 lazy 2")
agrep("lasy", c(" 1 lazy 2", "1 lasy 2"), max.distance = list(sub = 0))
agrep("laysy", c("1 lazy", "1", "1 LAZY"), max.distance = 2)
agrep("laysy", c("1 lazy", "1", "1 LAZY"), max.distance = 2, value = TRUE)
agrep("laysy", c("1 lazy", "1", "1 LAZY"), max.distance = 2, ignore.case = TRUE)



cleanEx()
nameEx("all")
### * all

flush(stderr()); flush(stdout())

### Name: all
### Title: Are All Values True?
### Aliases: all
### Keywords: logic

### ** Examples

range(x <- sort(round(stats::rnorm(10) - 1.2, 1)))
if(all(x < 0)) cat("all x values are negative\n")

all(logical(0))  # true, as all zero of the elements are true.



cleanEx()
nameEx("all.equal")
### * all.equal

flush(stderr()); flush(stdout())

### Name: all.equal
### Title: Test if Two Objects are (Nearly) Equal
### Aliases: all.equal all.equal.default all.equal.numeric
###   all.equal.character all.equal.environment all.equal.envRefClass
###   all.equal.factor all.equal.formula all.equal.function all.equal.list
###   all.equal.language all.equal.POSIXt all.equal.raw attr.all.equal
### Keywords: programming utilities logic arith

### ** Examples

all.equal(pi, 355/113)
# not precise enough (default tol) > relative error

quarts <- 1/4 + 1:10 # exact
d45 <- pi*quarts ; one <- rep(1, 10)
tan(d45) == one  # mostly FALSE, as typically exact; embarrassingly,
tanpi(quarts) == one # (is always FALSE (Fedora 34; gcc 11.2.1))
stopifnot(all.equal(
          tan(d45), one)) # TRUE, but not if we are picky:
all.equal(tan(d45), one, tolerance = 0)  # to see difference
all.equal(tan(d45), one, tolerance = 0, scale = 1)# "absolute diff.."
all.equal(tan(d45), one, tolerance = 0, scale = 1+(-2:2)/1e9) # "absolute"
all.equal(tan(d45), one, tolerance = 0, scale = 1+(-2:2)/1e6) # "scaled"

## advanced: equality of environments
ae <- all.equal(as.environment("package:stats"),
                asNamespace("stats"))
stopifnot(is.character(ae), length(ae) > 10,
          ## were incorrectly "considered equal" in R <= 3.1.1
          all.equal(asNamespace("stats"), asNamespace("stats")))

## A situation where  'countEQ = TRUE' makes sense:
x1 <- x2 <- (1:100)/10;  x2[2] <- 1.1*x1[2]
## 99 out of 100 pairs (x1[i], x2[i]) are equal:
plot(x1,x2, main = "all.equal.numeric() -- not counting equal parts")
all.equal(x1,x2) ## "Mean relative difference: 0.1"
mtext(paste("all.equal(x1,x2) :", all.equal(x1,x2)), line= -2)
##' extract the 'Mean relative difference' as number:
all.eqNum <- function(...) as.numeric(sub(".*:", '', all.equal(...)))
set.seed(17)
## When x2 is jittered, typically all pairs (x1[i],x2[i]) do differ:
summary(r <- replicate(100, all.eqNum(x1, x2*(1+rnorm(x1)*1e-7))))
mtext(paste("mean(all.equal(x1, x2*(1 + eps_k))) {100 x} Mean rel.diff.=",
            signif(mean(r), 3)), line = -4, adj=0)
## With argument  countEQ=TRUE, get "the same" (w/o need for jittering):
mtext(paste("all.equal(x1,x2, countEQ=TRUE) :",
          signif(all.eqNum(x1,x2, countEQ=TRUE), 3)), line= -6, col=2)

## Using giveErr=TRUE :
x1. <- x1 * (1+ 1e-9*rnorm(x1))
str(all.equal(x1, x1., giveErr=TRUE))
## logi TRUE
## - attr(*,  "err")= num 8.66e-10
## - attr(*, "what")= chr "relative"

## Used with stopifnot(), still *showing* diff:
all.equalShow <- function (...) {
   r <- all.equal(..., giveErr=TRUE)
   cat(attr(r,"what"), "err:", attr(r,"err"), "\n")
   c(r) # can drop attributes, as not used anymore
}
# checks, showing error in any case:
stopifnot(all.equalShow(x1, x1.)) # -> relative err: 8.66002e-10
tryCatch(error=identity, stopifnot(all.equalShow(x1, 2*x1))) -> eAe
cat(eaMsg <- conditionMessage(eAe), "\n")
stopifnot(inherits(eAe, "error"), # stopifnot() giving smart msg:
          grepl("are not equal", eaMsg, fixed=TRUE))

## comparison of date-time objects
now <- Sys.time()
stopifnot(
all.equal(now, now + 1e-4)  # TRUE (default tolerance = 0.001 seconds)
)
all.equal(now, now + 0.2)
all.equal(now, as.POSIXlt(now, "UTC"))
stopifnot(
all.equal(now, as.POSIXlt(now, "UTC"), check.tzone = FALSE)  # TRUE
)



cleanEx()
nameEx("allnames")
### * allnames

flush(stderr()); flush(stdout())

### Name: all.names
### Title: Find All Names in an Expression
### Aliases: all.names all.vars
### Keywords: programming

### ** Examples

all.names(expression(sin(x+y)))
all.names(quote(sin(x+y))) # or a call
all.vars(expression(sin(x+y)))



cleanEx()
nameEx("any")
### * any

flush(stderr()); flush(stdout())

### Name: any
### Title: Are Some Values True?
### Aliases: any
### Keywords: logic

### ** Examples

range(x <- sort(round(stats::rnorm(10) - 1.2, 1)))
if(any(x < 0)) cat("x contains negative values\n")



cleanEx()
nameEx("aperm")
### * aperm

flush(stderr()); flush(stdout())

### Name: aperm
### Title: Array Transposition
### Aliases: aperm aperm.default aperm.table
### Keywords: array

### ** Examples

# interchange the first two subscripts on a 3-way array x
x  <- array(1:24, 2:4)
xt <- aperm(x, c(2,1,3))
stopifnot(t(xt[,,2]) == x[,,2],
          t(xt[,,3]) == x[,,3],
          t(xt[,,4]) == x[,,4])

UCB <- aperm(UCBAdmissions, c(2,1,3))
UCB[1,,]
summary(UCB) # UCB is still a contingency table
## Don't show: 
stopifnot(is.table(UCB))
## End(Don't show)



cleanEx()
nameEx("append")
### * append

flush(stderr()); flush(stdout())

### Name: append
### Title: Vector Merging
### Aliases: append
### Keywords: manip

### ** Examples

append(1:5, 0:1, after = 3)



cleanEx()
nameEx("apply")
### * apply

flush(stderr()); flush(stdout())

### Name: apply
### Title: Apply Functions Over Array Margins
### Aliases: apply
### Keywords: iteration array

### ** Examples

## Compute row and column sums for a matrix:
x <- cbind(x1 = 3, x2 = c(4:1, 2:5))
dimnames(x)[[1]] <- letters[1:8]
apply(x, 2, mean, trim = .2)
col.sums <- apply(x, 2, sum)
row.sums <- apply(x, 1, sum)
rbind(cbind(x, Rtot = row.sums), Ctot = c(col.sums, sum(col.sums)))

stopifnot( apply(x, 2, is.vector))

## Sort the columns of a matrix
apply(x, 2, sort)

## keeping named dimnames
names(dimnames(x)) <- c("row", "col")
x3 <- array(x, dim = c(dim(x),3),
	    dimnames = c(dimnames(x), list(C = paste0("cop.",1:3))))
identical(x,  apply( x,  2,  identity))
identical(x3, apply(x3, 2:3, identity))
## Don't show: 
xN <- x; dimnames(xN) <- list(row=NULL, col=NULL)
x2 <- x; names(dimnames(x2)) <- NULL
fXY <- function(u) c(X=u[1], Y=u[2])
ax1 <- apply(x, 1, fXY)
ax2 <- apply(x2,1, fXY)
stopifnot(identical(dimnames(ax1), list(col=c("X.x1", "Y.x2"), row=letters[1:8])),
          identical(dimnames(ax2), unname(dimnames(ax1))),
          identical( x, apply( x, 2, identity)),
          identical(xN, apply(xN, 2, identity)),
	  identical(dimnames(x),
		    dimnames(apply(x, 2, format))),
          identical(x3, apply(x3, 2:3, identity)),
	  identical(dimnames(apply(x3, 2:1, identity)),
		    dimnames(x3)[3:1]))
rm(xN, x2, fXY, ax1, ax2)
## End(Don't show)
##- function with extra args:
cave <- function(x, c1, c2) c(mean(x[c1]), mean(x[c2]))
apply(x, 1, cave,  c1 = "x1", c2 = c("x1","x2"))

ma <- matrix(c(1:4, 1, 6:8), nrow = 2)
ma
apply(ma, 1, table)  #--> a list of length 2
apply(ma, 1, stats::quantile) # 5 x n matrix with rownames

stopifnot(dim(ma) == dim(apply(ma, 1:2, sum)))

## Example with different lengths for each call
z <- array(1:24, dim = 2:4)
zseq <- apply(z, 1:2, function(x) seq_len(max(x)))
zseq         ## a 2 x 3 matrix
typeof(zseq) ## list
dim(zseq) ## 2 3
zseq[1,]
apply(z, 3, function(x) seq_len(max(x)))
# a list without a dim attribute



cleanEx()
nameEx("args")
### * args

flush(stderr()); flush(stdout())

### Name: args
### Title: Argument List of a Function
### Aliases: args
### Keywords: documentation

### ** Examples

## "regular" (non-primitive) functions "print their arguments"
## (by returning another function with NULL body which you also see):
args(ls)
args(graphics::plot.default)
utils::str(ls) # (just "prints": does not show a NULL)

## You can also pass a string naming a function.
args("scan")
## ...but :: package specification doesn't work in this case.
tryCatch(args("graphics::plot.default"), error = print)

## As explained above, args() gives a function with empty body:
list(is.f = is.function(args(scan)), body = body(args(scan)))

## Primitive functions mostly behave like non-primitive functions.
args(c)
args(`+`)
## primitive functions without well-defined argument list return NULL:
args(`if`)



cleanEx()
nameEx("array")
### * array

flush(stderr()); flush(stdout())

### Name: array
### Title: Multi-way Arrays
### Aliases: array as.array as.array.default is.array
### Keywords: array

### ** Examples

dim(as.array(letters))
array(1:3, c(2,4)) # recycle 1:3 "2 2/3 times"
#     [,1] [,2] [,3] [,4]
#[1,]    1    3    2    1
#[2,]    2    1    3    2



cleanEx()
nameEx("array2DF")
### * array2DF

flush(stderr()); flush(stdout())

### Name: array2DF
### Title: Convert array to data frame
### Aliases: array2DF
### Keywords: array

### ** Examples

s1 <- with(ToothGrowth,
           tapply(len, list(dose, supp), mean, simplify = TRUE))

s2 <- with(ToothGrowth,
           tapply(len, list(dose, supp), mean, simplify = FALSE))

str(s1) # atomic array
str(s2) # list array

str(array2DF(s1, simplify = FALSE)) # Value column is vector
str(array2DF(s2, simplify = FALSE)) # Value column is list
str(array2DF(s2, simplify = TRUE))  # simplified to vector

### The remaining examples use the default 'simplify = TRUE' 

## List array with list components: columns are lists (no simplification)

with(ToothGrowth,
     tapply(len, list(dose, supp),
     function(x) t.test(x)[c("p.value", "alternative")])) |>
  array2DF() |> str()

## List array with data frame components: columns are atomic (simplified)

with(ToothGrowth,
     tapply(len, list(dose, supp),
     function(x) with(t.test(x), data.frame(p.value, alternative)))) |>
  array2DF() |> str()

## named vectors

with(ToothGrowth,
     tapply(len, list(dose, supp),
            quantile)) |> array2DF()

## unnamed vectors: long format

with(ToothGrowth,
     tapply(len, list(dose, supp),
            sample, size = 5)) |> array2DF()

## unnamed vectors: wide format

with(ToothGrowth,
     tapply(len, list(dose, supp),
            sample, size = 5)) |> array2DF(allowLong = FALSE)

## unnamed vectors of unequal length

with(ToothGrowth[-1, ],
     tapply(len, list(dose, supp),
            sample, replace = TRUE)) |>
  array2DF(allowLong = FALSE)

## unnamed vectors of unequal length with allowLong = TRUE
## (within-group bootstrap)

with(ToothGrowth[-1, ],
     tapply(len, list(dose, supp), sample, replace = TRUE)) |>
  array2DF() |> str()

## data frame input

tapply(ToothGrowth, ~ dose + supp, FUN = with,
       data.frame(n = length(len), mean = mean(len), sd = sd(len))) |>
  array2DF()




cleanEx()
nameEx("as.Date")
### * as.Date

flush(stderr()); flush(stdout())

### Name: as.Date
### Title: Date Conversion Functions to and from Character
### Aliases: format.Date as.character.Date as.Date as.Date.character
###   as.Date.default as.Date.factor as.Date.POSIXct as.Date.POSIXlt
###   as.Date.date as.Date.dates as.Date.numeric
### Keywords: utilities chron

### ** Examples

## read in date info in format 'ddmmmyyyy'
## This will give NA(s) in some locales; setting the C locale
## as in the commented lines will overcome this on most systems.
## lct <- Sys.getlocale("LC_TIME"); Sys.setlocale("LC_TIME", "C")
x <- c("1jan1960", "2jan1960", "31mar1960", "30jul1960")
z <- as.Date(x, "%d%b%Y")
## Sys.setlocale("LC_TIME", lct)
z

## read in date/time info in format 'm/d/y'
dates <- c("02/27/92", "02/27/92", "01/14/92", "02/28/92", "02/01/92")
as.Date(dates, "%m/%d/%y")

## date given as number of days since 1900-01-01 (a date in 1989)
as.Date(32768, origin = "1900-01-01")
## Excel is said to use 1900-01-01 as day 1 (Windows default) or
## 1904-01-01 as day 0 (Mac default), but this is complicated by Excel
## incorrectly treating 1900 as a leap year.
## So for dates (post-1901) from Windows Excel
as.Date(35981, origin = "1899-12-30") # 1998-07-05
## and Mac Excel
as.Date(34519, origin = "1904-01-01") # 1998-07-05
## (these values come from http://support.microsoft.com/kb/214330)

## Experiment shows that Matlab's origin is 719529 days before ours,
## (it takes the non-existent 0000-01-01 as day 1)
## so Matlab day 734373 can be imported as
as.Date(734373) - 719529 # 2010-08-23
## (value from
## http://www.mathworks.de/de/help/matlab/matlab_prog/represent-date-and-times-in-MATLAB.html)

## Time zone effect
z <- ISOdate(2010, 04, 13, c(0,12)) # midnight and midday UTC
as.Date(z) # in UTC



cleanEx()
nameEx("as.POSIXlt")
### * as.POSIXlt

flush(stderr()); flush(stdout())

### Name: as.POSIX*
### Title: Date-time Conversion Functions
### Aliases: as.POSIXct as.POSIXct.default as.POSIXct.POSIXlt
###   as.POSIXct.date as.POSIXct.dates as.POSIXct.Date as.POSIXct.numeric
###   as.POSIXlt as.POSIXlt.Date as.POSIXlt.date as.POSIXlt.dates
###   as.POSIXlt.POSIXct as.POSIXlt.factor as.POSIXlt.character
###   as.POSIXlt.default as.POSIXlt.numeric as.double.POSIXlt
### Keywords: utilities chron

### ** Examples

tab <- file.path(R.home("share"), "zoneinfo", "zone1970.tab")
if(file.exists(tab)) { # typically on Windows; *not* on Linux
  cols <- c("code", "coordinates", "TZ", "comments")
  tmp <- read.delim(tab,
                    header = FALSE, comment.char = "#", col.names = cols)
  if(interactive()) View(tmp)
  head(tmp, 10)
}


cleanEx()
nameEx("as.environment")
### * as.environment

flush(stderr()); flush(stdout())

### Name: as.environment
### Title: Coerce to an Environment Object
### Aliases: as.environment
### Keywords: data environment

### ** Examples

as.environment(1) ## the global environment
identical(globalenv(), as.environment(1)) ## is TRUE
try( ## <<- stats need not be attached
    as.environment("package:stats"))
ee <- as.environment(list(a = "A", b = pi, ch = letters[1:8]))
ls(ee) # names of objects in ee
utils::ls.str(ee)



cleanEx()
nameEx("as.function")
### * as.function

flush(stderr()); flush(stdout())

### Name: as.function
### Title: Convert Object to Function
### Aliases: as.function as.function.default
### Keywords: programming

### ** Examples

as.function(alist(a = , b = 2, a+b))
as.function(alist(a = , b = 2, a+b))(3)



cleanEx()
nameEx("asplit")
### * asplit

flush(stderr()); flush(stdout())

### Name: asplit
### Title: Split Array/Matrix By Its Margins
### Aliases: asplit
### Keywords: array

### ** Examples

## A 3-dimensional array of dimension 2 x 3 x 4:
d <- 2 : 4
x <- array(seq_len(prod(d)), d)
x
## Splitting by margin 2 gives a 1-d list array of length 3
## consisting of 2 x 4 arrays:
asplit(x, 2)
## Splitting by margins 1 and 2 gives a 2 x 3 list array
## consisting of 1-d arrays of length 4:
asplit(x, c(1, 2))
## Compare to
split(x, slice.index(x, c(1, 2)))

## A 2 x 3 matrix:
(x <- matrix(1 : 6, 2, 3))
## To split x by its rows, one can use
asplit(x, 1)
## or less efficiently
split(x, slice.index(x, 1))
split(x, row(x))



cleanEx()
nameEx("assign")
### * assign

flush(stderr()); flush(stdout())

### Name: assign
### Title: Assign a Value to a Name
### Aliases: assign
### Keywords: data

### ** Examples

for(i in 1:6) { #-- Create objects  'r.1', 'r.2', ... 'r.6' --
    nam <- paste("r", i, sep = ".")
    assign(nam, 1:i)
}
ls(pattern = "^r..$")

##-- Global assignment within a function:
myf <- function(x) {
    innerf <- function(x) assign("Global.res", x^2, envir = .GlobalEnv)
    innerf(x+1)
}
myf(3)
Global.res # 16

a <- 1:4
assign("a[1]", 2)
a[1] == 2          # FALSE
get("a[1]") == 2   # TRUE




cleanEx()
nameEx("attach")
### * attach

flush(stderr()); flush(stdout())

### Name: attach
### Title: Attach Set of R Objects to Search Path
### Aliases: attach .conflicts.OK
### Keywords: data

### ** Examples

require(utils)

summary(women$height)   # refers to variable 'height' in the data frame
attach(women)
summary(height)         # The same variable now available by name
height <- height*2.54   # Don't do this. It creates a new variable
                        # in the user's workspace
find("height")
summary(height)         # The new variable in the workspace
rm(height)
summary(height)         # The original variable.
height <<- height*25.4  # Change the copy in the attached environment
find("height")
summary(height)         # The changed copy
detach("women")
summary(women$height)   # unchanged

## Not run: 
##D ## create an environment on the search path and populate it
##D sys.source("myfuns.R", envir = attach(NULL, name = "myfuns"))
## End(Not run)


cleanEx()
nameEx("attr")
### * attr

flush(stderr()); flush(stdout())

### Name: attr
### Title: Object Attributes
### Aliases: attr attr<-
### Keywords: attribute

### ** Examples

# create a 2 by 5 matrix
x <- 1:10
attr(x,"dim") <- c(2, 5)



cleanEx()
nameEx("attributes")
### * attributes

flush(stderr()); flush(stdout())

### Name: attributes
### Title: Object Attribute Lists
### Aliases: attributes attributes<- mostattributes<-
### Keywords: attribute

### ** Examples

x <- cbind(a = 1:3, pi = pi) # simple matrix with dimnames
attributes(x)

## strip an object's attributes:
attributes(x) <- NULL
x # now just a vector of length 6

mostattributes(x) <- list(mycomment = "really special", dim = 3:2,
   dimnames = list(LETTERS[1:3], letters[1:5]), names = paste(1:6))
x # dim(), but not {dim}names



cleanEx()
nameEx("autoload")
### * autoload

flush(stderr()); flush(stdout())

### Name: autoload
### Title: On-demand Loading of Packages
### Aliases: autoload autoloader .AutoloadEnv .Autoloaded Autoloads
### Keywords: data programming

### ** Examples

require(stats)
autoload("interpSpline", "splines")
search()
ls("Autoloads")
.Autoloaded

x <- sort(stats::rnorm(12))
y <- x^2
is <- interpSpline(x, y)
search() ## now has splines
detach("package:splines")
search()
is2 <- interpSpline(x, y+x)
search() ## and again
detach("package:splines")



cleanEx()
nameEx("backsolve")
### * backsolve

flush(stderr()); flush(stdout())

### Name: backsolve
### Title: Solve an Upper or Lower Triangular System
### Aliases: backsolve forwardsolve
### Keywords: algebra array

### ** Examples

## upper triangular matrix 'r':
r <- rbind(c(1,2,3),
           c(0,1,1),
           c(0,0,2))
( y <- backsolve(r, x <- c(8,4,2)) ) # -1 3 1
r %*% y # == x = (8,4,2)
backsolve(r, x, transpose = TRUE) # 8 -12 -5



cleanEx()
nameEx("balancePOSIXlt")
### * balancePOSIXlt

flush(stderr()); flush(stdout())

### Name: balancePOSIXlt
### Title: Balancing "Ragged" and Out-of-range POSIXlt Date-Times
### Aliases: balancePOSIXlt unCfillPOSIXlt
### Keywords: utilities chron

### ** Examples

## FIXME: this should also work for regular (non-UTC) time zones.
TZ <-"UTC"
# Could be
# d1 <- as.POSIXlt("2000-01-02 3:45", tz = TZ)
# on systems (almost all) which have tm_zone.
oldTZ <- Sys.getenv('TZ', unset = "unset")
Sys.setenv(TZ = "UTC")
d1 <- as.POSIXlt("2000-01-02 3:45")
d1$min <- d1$min + (0:16)*20L
(f1 <- format(d1))
str(unclass(d1))      # only $min is of length > 1
df <- balancePOSIXlt(d1, fill.only = TRUE) # a "POSIXlt" object
str(unclass(df))      # all of length 17; 'min' unchanged
db <- balancePOSIXlt(d1, classed = FALSE)  # a list
stopifnot(identical(
    unCfillPOSIXlt(d1),
    balancePOSIXlt(d1, fill.only = TRUE, classed = FALSE)))
str(db) # of length 17 *and* in range
## Don't show: 
stopifnot(exprs = {
    identical(f1, format(df))
    all.equal(as.POSIXct(d1), as.POSIXct(df))
    identical(f1, format(.POSIXlt(db)))
    identical(as.POSIXct(d1, TZ), as.POSIXct(.POSIXlt(db, TZ)))
})
## End(Don't show)
if(oldTZ == "unset") Sys.unsetenv('TZ') else Sys.setenv(TZ = oldTZ)



cleanEx()
nameEx("basename")
### * basename

flush(stderr()); flush(stdout())

### Name: basename
### Title: Manipulate File Paths
### Aliases: basename dirname
### Keywords: file

### ** Examples

basename(file.path("","p1","p2","p3", c("file1", "file2")))
dirname (file.path("","p1","p2","p3", "filename"))



cleanEx()
nameEx("bincode")
### * bincode

flush(stderr()); flush(stdout())

### Name: .bincode
### Title: Bin a Numeric Vector
### Aliases: .bincode
### Keywords: category

### ** Examples

## An example with non-unique breaks:
x <- c(0, 0.01, 0.5, 0.99, 1)
b <- c(0, 0, 1, 1)
.bincode(x, b, TRUE)
.bincode(x, b, FALSE)
.bincode(x, b, TRUE, TRUE)
.bincode(x, b, FALSE, TRUE)



cleanEx()
nameEx("bindenv")
### * bindenv

flush(stderr()); flush(stdout())

### Name: bindenv
### Title: Binding and Environment Locking, Active Bindings
### Aliases: bindenv lockEnvironment environmentIsLocked lockBinding
###   unlockBinding makeActiveBinding bindingIsLocked bindingIsActive
###   activeBindingFunction
### Keywords: utilities

### ** Examples

# locking environments
e <- new.env()
assign("x", 1, envir = e)
get("x", envir = e)
lockEnvironment(e)
get("x", envir = e)
assign("x", 2, envir = e)
try(assign("y", 2, envir = e)) # error

# locking bindings
e <- new.env()
assign("x", 1, envir = e)
get("x", envir = e)
lockBinding("x", e)
try(assign("x", 2, envir = e)) # error
unlockBinding("x", e)
assign("x", 2, envir = e)
get("x", envir = e)

# active bindings
f <- local( {
    x <- 1
    function(v) {
       if (missing(v))
           cat("get\n")
       else {
           cat("set\n")
           x <<- v
       }
       x
    }
})
makeActiveBinding("fred", f, .GlobalEnv)
bindingIsActive("fred", .GlobalEnv)
fred
fred <- 2
fred



cleanEx()
nameEx("bitwise")
### * bitwise

flush(stderr()); flush(stdout())

### Name: bitwise
### Title: Bitwise Logical Operations
### Aliases: bitwNot bitwAnd bitwOr bitwXor bitwShiftL bitwShiftR
### Keywords: logic

### ** Examples

bitwNot(0:12) # -1 -2  ... -13
bitwAnd(15L, 7L) #  7
bitwOr (15L, 7L) # 15
bitwXor(15L, 7L) #  8
bitwXor(-1L, 1L) # -2

## The "same" for 'raw' instead of integer :
rr12 <- as.raw(0:12) ; rbind(rr12, !rr12)
c(r15 <- as.raw(15), r7 <- as.raw(7)) #  0f 07
r15 & r7    # 07
r15 | r7    # 0f
xor(r15, r7)# 08

bitwShiftR(-1, 1:31) # shifts of 2^32-1 = 4294967295



cleanEx()
nameEx("body")
### * body

flush(stderr()); flush(stdout())

### Name: body
### Title: Access to and Manipulation of the Body of a Function
### Aliases: body body<-
### Keywords: programming

### ** Examples

body(body)
f <- function(x) x^5
body(f) <- quote(5^x)
## or equivalently  body(f) <- expression(5^x)
f(3) # = 125
body(f)

## creating a multi-expression body
e <- expression(y <- x^2, return(y)) # or a list
body(f) <- as.call(c(as.name("{"), e))
f
f(8)
## Using substitute() may be simpler than 'as.call(c(as.name("{",..)))':
stopifnot(identical(body(f), substitute({ y <- x^2; return(y) })))



cleanEx()
nameEx("bquote")
### * bquote

flush(stderr()); flush(stdout())

### Name: bquote
### Title: Partial substitution in expressions
### Aliases: bquote
### Keywords: programming data

### ** Examples

require(graphics)

a <- 2

bquote(a == a)
quote(a == a)

bquote(a == .(a))
substitute(a == A, list(A = a))

plot(1:10, a*(1:10), main = bquote(a == .(a)))

## to set a function default arg
default <- 1
bquote( function(x, y = .(default)) x+y )

exprs <- expression(x <- 1, y <- 2, x + y)
bquote(function() {..(exprs)}, splice = TRUE)



cleanEx()
nameEx("by")
### * by

flush(stderr()); flush(stdout())

### Name: by
### Title: Apply a Function to a Data Frame Split by Factors
### Aliases: by by.default by.data.frame print.by
### Keywords: iteration category

### ** Examples

require(stats)
by(warpbreaks[, 1:2], warpbreaks[,"tension"], summary)
by(warpbreaks[, 1],   warpbreaks[, -1],       summary)
by(warpbreaks, warpbreaks[,"tension"],
   function(x) lm(breaks ~ wool, data = x))

## now suppose we want to extract the coefficients by group
tmp1 <- with(warpbreaks,
            by(warpbreaks, tension,
               function(x) lm(breaks ~ wool, data = x)))
sapply(tmp1, coef)

## another way
tmp2 <- by(warpbreaks, ~ tension,
           with, coef(lm(breaks ~ wool)))
array2DF(tmp2, simplify = TRUE)



cleanEx()
nameEx("c")
### * c

flush(stderr()); flush(stdout())

### Name: c
### Title: Combine Values into a Vector or List
### Aliases: c c.default
### Keywords: manip

### ** Examples

c(1,7:9)
c(1:5, 10.5, "next")

## uses with a single argument to drop attributes
x <- 1:4
names(x) <- letters[1:4]
x
c(x)          # has names
as.vector(x)  # no names
dim(x) <- c(2,2)
x
c(x)
as.vector(x)

## append to a list:
ll <- list(A = 1, c = "C")
## do *not* use
c(ll, d = 1:3) # which is == c(ll, as.list(c(d = 1:3)))
## but rather
c(ll, d = list(1:3))  # c() combining two lists

c(list(A = c(B = 1)), recursive = TRUE)

c(options(), recursive = TRUE)
c(list(A = c(B = 1, C = 2), B = c(E = 7)), recursive = TRUE)



cleanEx()
nameEx("call")
### * call

flush(stderr()); flush(stdout())

### Name: call
### Title: Function Calls
### Aliases: call is.call as.call
### Keywords: programming attribute

### ** Examples

is.call(call) #-> FALSE: Functions are NOT calls

## set up a function call to round with argument 10.5
cl <- call("round", 10.5)
is.call(cl) # TRUE
cl
identical(quote(round(10.5)), # <- less functional, but the same
          cl) # TRUE
## such a call can also be evaluated.
eval(cl) # [1] 10

class(cl) # "call"
typeof(cl)# "language"
is.call(cl) && is.language(cl) # always TRUE for "call"s

A <- 10.5
call("round", A)        # round(10.5)
call("round", quote(A)) # round(A)
f <- "round"
call(f, quote(A))       # round(A)
## if we want to supply a function we need to use as.call or similar
f <- round
## Not run: call(f, quote(A))  # error: first arg must be character
(g <- as.call(list(f, quote(A))))
eval(g)
## alternatively but less transparently
g <- list(f, quote(A))
mode(g) <- "call"
g
eval(g)
## see also the examples in the help for do.call



cleanEx()
nameEx("callCC")
### * callCC

flush(stderr()); flush(stdout())

### Name: callCC
### Title: Call With Current Continuation
### Aliases: callCC
### Keywords: programming

### ** Examples

# The following all return the value 1
callCC(function(k) 1)
callCC(function(k) k(1))
callCC(function(k) {k(1); 2})
callCC(function(k) repeat k(1))



cleanEx()
nameEx("capabilities")
### * capabilities

flush(stderr()); flush(stdout())

### Name: capabilities
### Title: Report Capabilities of this Build of R
### Aliases: capabilities
### Keywords: utilities

### ** Examples

capabilities()

if(!capabilities("ICU"))
   warning("ICU is not available")

## Does not call the internal X11-checking function:
capabilities(Xchk = FALSE)

## See also the examples for 'connections'.



cleanEx()
nameEx("cat")
### * cat

flush(stderr()); flush(stdout())

### Name: cat
### Title: Concatenate and Print
### Aliases: cat
### Keywords: print file connection

### ** Examples

iter <- stats::rpois(1, lambda = 10)
## print an informative message
cat("iteration = ", iter <- iter + 1, "\n")

## 'fill' and label lines:
cat(paste(letters, 100* 1:26), fill = TRUE, labels = paste0("{", 1:10, "}:"))



cleanEx()
nameEx("cbind")
### * cbind

flush(stderr()); flush(stdout())

### Name: cbind
### Title: Combine R Objects by Rows or Columns
### Aliases: cbind rbind cbind.data.frame rbind.data.frame
### Keywords: array manip

### ** Examples

m <- cbind(1, 1:7) # the '1' (= shorter vector) is recycled
m
m <- cbind(m, 8:14)[, c(1, 3, 2)] # insert a column
m
cbind(1:7, diag(3)) # vector is subset -> warning

cbind(0, rbind(1, 1:3))
cbind(I = 0, X = rbind(a = 1, b = 1:3))  # use some names
xx <- data.frame(I = rep(0,2))
cbind(xx, X = rbind(a = 1, b = 1:3))   # named differently

cbind(0, matrix(1, nrow = 0, ncol = 4)) #> Warning (making sense)
dim(cbind(0, matrix(1, nrow = 2, ncol = 0))) #-> 2 x 1

## deparse.level
dd <- 10
rbind(1:4, c = 2, "a++" = 10, dd, deparse.level = 0) # middle 2 rownames
rbind(1:4, c = 2, "a++" = 10, dd, deparse.level = 1) # 3 rownames (default)
rbind(1:4, c = 2, "a++" = 10, dd, deparse.level = 2) # 4 rownames

## cheap row names:
b0 <- gl(3,4, labels=letters[1:3])
bf <- setNames(b0, paste0("o", seq_along(b0)))
df  <- data.frame(a = 1, B = b0, f = gl(4,3))
df. <- data.frame(a = 1, B = bf, f = gl(4,3))
new <- data.frame(a = 8, B ="B", f = "1")
(df1  <- rbind(df , new))
(df.1 <- rbind(df., new))
stopifnot(identical(df1, rbind(df,  new, make.row.names=FALSE)),
          identical(df1, rbind(df., new, make.row.names=FALSE)))
## Don't show: 
## Testing a semi-official use:
d2 <- rbind.data.frame(as.list(df), as.list(new))
d3 <- rbind.data.frame(as.list(df), as.list(new), make.row.names=FALSE)
stopifnot(identical(.row_names_info(d3), -13L))
## no longer: attr(d2, "row.names")[c(1,13)] == c("13", "131")
row.names(d2) <- attr(d3, "row.names")# = 1:13
stopifnot(identical(d2, d3))
## End(Don't show)



cleanEx()
nameEx("char.expand")
### * char.expand

flush(stderr()); flush(stdout())

### Name: char.expand
### Title: Expand a String with Respect to a Target Table
### Aliases: char.expand
### Keywords: character

### ** Examples

locPars <- c("mean", "median", "mode")
char.expand("me", locPars, warning("Could not expand!"))
char.expand("mo", locPars)



cleanEx()
nameEx("character")
### * character

flush(stderr()); flush(stdout())

### Name: character
### Title: Character Vectors
### Aliases: character as.character as.character.default
###   as.character.factor is.character
### Keywords: character classes

### ** Examples

form <- y ~ a + b + c
as.character(form)  ## length 3
deparse(form)       ## like the input

a0 <- 11/999          # has a repeating decimal representation
(a1 <- as.character(a0))
format(a0, digits = 16) # shows one more digit
a2 <- as.numeric(a1)
a2 - a0               # normally around -1e-17
as.character(a2)      # normally different from a1
print(c(a0, a2), digits = 16)



cleanEx()
nameEx("charmatch")
### * charmatch

flush(stderr()); flush(stdout())

### Name: charmatch
### Title: Partial String Matching
### Aliases: charmatch
### Keywords: character

### ** Examples

charmatch("", "")                             # returns 1
charmatch("m",   c("mean", "median", "mode")) # returns 0
charmatch("med", c("mean", "median", "mode")) # returns 2



cleanEx()
nameEx("chartr")
### * chartr

flush(stderr()); flush(stdout())

### Name: chartr
### Title: Character Translation and Casefolding
### Aliases: chartr tolower toupper casefold
### Keywords: character

### ** Examples

x <- "MiXeD cAsE 123"
chartr("iXs", "why", x)
chartr("a-cX", "D-Fw", x)
tolower(x)
toupper(x)

## "Mixed Case" Capitalizing - toupper( every first letter of a word ) :

.simpleCap <- function(x) {
    s <- strsplit(x, " ")[[1]]
    paste(toupper(substring(s, 1, 1)), substring(s, 2),
          sep = "", collapse = " ")
}
.simpleCap("the quick red fox jumps over the lazy brown dog")
## ->  [1] "The Quick Red Fox Jumps Over The Lazy Brown Dog"

## and the better, more sophisticated version:
capwords <- function(s, strict = FALSE) {
    cap <- function(s) paste(toupper(substring(s, 1, 1)),
                  {s <- substring(s, 2); if(strict) tolower(s) else s},
                             sep = "", collapse = " " )
    sapply(strsplit(s, split = " "), cap, USE.NAMES = !is.null(names(s)))
}
capwords(c("using AIC for model selection"))
## ->  [1] "Using AIC For Model Selection"
capwords(c("using AIC", "for MODEL selection"), strict = TRUE)
## ->  [1] "Using Aic"  "For Model Selection"
##                ^^^        ^^^^^
##               'bad'       'good'

## -- Very simple insecure crypto --
rot <- function(ch, k = 13) {
   p0 <- function(...) paste(c(...), collapse = "")
   A <- c(letters, LETTERS, " '")
   I <- seq_len(k); chartr(p0(A), p0(c(A[-I], A[I])), ch)
}

pw <- "my secret pass phrase"
(crypw <- rot(pw, 13)) #-> you can send this off

## now ``decrypt'' :
rot(crypw, 54 - 13) # -> the original:
stopifnot(identical(pw, rot(crypw, 54 - 13)))



cleanEx()
nameEx("chkDots")
### * chkDots

flush(stderr()); flush(stdout())

### Name: chkDots
### Title: Warn About Extraneous Arguments in the "..." of Its Caller
### Aliases: chkDots
### Keywords: utilities

### ** Examples

seq.default ## <- you will see  ' chkDots(...) '

seq(1,5, foo = "bar") # gives warning via chkDots()

## warning with more than one ...-entry:
density.f <- function(x, ...) NextMethod("density")
x <- density(structure(rnorm(10), class="f"), bar=TRUE, baz=TRUE)



cleanEx()
nameEx("chol")
### * chol

flush(stderr()); flush(stdout())

### Name: chol
### Title: The Cholesky Decomposition
### Aliases: chol chol.default
### Keywords: algebra array

### ** Examples

( m <- matrix(c(5,1,1,3),2,2) )
( cm <- chol(m) )
t(cm) %*% cm  #-- = 'm'
crossprod(cm)  #-- = 'm'

# now for something positive semi-definite
x <- matrix(c(1:5, (1:5)^2), 5, 2)
x <- cbind(x, x[, 1] + 3*x[, 2])
colnames(x) <- letters[20:22]
m <- crossprod(x)
qr(m)$rank # is 2, as it should be

# chol() may fail, depending on numerical rounding:
# chol() unlike qr() does not use a tolerance.
try(chol(m))

(Q <- chol(m, pivot = TRUE))
## we can use this by
pivot <- attr(Q, "pivot")
crossprod(Q[, order(pivot)]) # recover m

## now for a non-positive-definite matrix
( m <- matrix(c(5,-5,-5,3), 2, 2) )
try(chol(m))  # fails
(Q <- chol(m, pivot = TRUE)) # warning
crossprod(Q)  # not equal to m



cleanEx()
nameEx("chol2inv")
### * chol2inv

flush(stderr()); flush(stdout())

### Name: chol2inv
### Title: Inverse from Cholesky (or QR) Decomposition
### Aliases: chol2inv
### Keywords: algebra array

### ** Examples

cma <- chol(ma  <- cbind(1, 1:3, c(1,3,7)))
ma %*% chol2inv(cma)



cleanEx()
nameEx("chooseOpsMethod")
### * chooseOpsMethod

flush(stderr()); flush(stdout())

### Name: chooseOpsMethod
### Title: Choose the Appropriate Method for Ops
### Aliases: chooseOpsMethod chooseOpsMethod.default
### Keywords: methods

### ** Examples


# Create two objects with custom Ops methods
foo_obj <- structure(1, class = "foo")
bar_obj <- structure(1, class = "bar")

`+.foo` <- function(e1, e2) "foo"
Ops.bar <- function(e1, e2) "bar"

invisible(foo_obj + bar_obj) # Warning: Incompatible methods

chooseOpsMethod.bar <- function(x, y, mx, my, cl, reverse) TRUE

stopifnot(exprs = {
  identical(foo_obj + bar_obj, "bar")
  identical(bar_obj + foo_obj, "bar")
})

# cleanup
rm(foo_obj, bar_obj, `+.foo`, Ops.bar, chooseOpsMethod.bar)



cleanEx()
nameEx("class")
### * class

flush(stderr()); flush(stdout())

### Name: class
### Title: Object Classes
### Aliases: class .class2 class<- oldClass oldClass<- unclass inherits isa
###   nameOfClass nameOfClass.default
### Keywords: methods classes

### ** Examples

x <- 10
class(x) # "numeric"
oldClass(x) # NULL
inherits(x, "a") #FALSE
class(x) <- c("a", "b")
inherits(x,"a") #TRUE
inherits(x, "a", TRUE) # 1
inherits(x, c("a", "b", "c"), TRUE) # 1 2 0

class( quote(pi) )           # "name"
## regular calls
class( quote(sin(pi*x)) )    # "call"
## special calls
class( quote(x <- 1) )       # "<-"
class( quote((1 < 2)) )      # "("
class( quote( if(8<3) pi ) ) # "if"

.class2(pi)               # "double" "numeric"
.class2(matrix(1:6, 2,3)) # "matrix" "array" "integer" "numeric"



cleanEx()
nameEx("col")
### * col

flush(stderr()); flush(stdout())

### Name: col
### Title: Column Indexes
### Aliases: col .col
### Keywords: array

### ** Examples

# extract an off-diagonal of a matrix
ma <- matrix(1:12, 3, 4)
ma[row(ma) == col(ma) + 1]

# create an identity 5-by-5 matrix more slowly than diag(n = 5):
x <- matrix(0, nrow = 5, ncol = 5)
x[row(x) == col(x)] <- 1

(i34 <- .col(3:4))
stopifnot(identical(i34, .col(c(3,4)))) # 'dim' maybe "double"



cleanEx()
nameEx("colSums")
### * colSums

flush(stderr()); flush(stdout())

### Name: colSums
### Title: Form Row and Column Sums and Means
### Aliases: colSums rowSums colMeans rowMeans .colSums .rowSums .colMeans
###   .rowMeans
### Keywords: array algebra arith

### ** Examples

## Compute row and column sums for a matrix:
x <- cbind(x1 = 3, x2 = c(4:1, 2:5))
rowSums(x); colSums(x)
dimnames(x)[[1]] <- letters[1:8]
rowSums(x); colSums(x); rowMeans(x); colMeans(x)
x[] <- as.integer(x)
rowSums(x); colSums(x)
x[] <- x < 3
rowSums(x); colSums(x)
x <- cbind(x1 = 3, x2 = c(4:1, 2:5))
x[3, ] <- NA; x[4, 2] <- NA
rowSums(x); colSums(x); rowMeans(x); colMeans(x)
rowSums(x, na.rm = TRUE); colSums(x, na.rm = TRUE)
rowMeans(x, na.rm = TRUE); colMeans(x, na.rm = TRUE)

## an array
dim(UCBAdmissions)
rowSums(UCBAdmissions); rowSums(UCBAdmissions, dims = 2)
colSums(UCBAdmissions); colSums(UCBAdmissions, dims = 2)

## complex case
x <- cbind(x1 = 3 + 2i, x2 = c(4:1, 2:5) - 5i)
x[3, ] <- NA; x[4, 2] <- NA
rowSums(x); colSums(x); rowMeans(x); colMeans(x)
rowSums(x, na.rm = TRUE); colSums(x, na.rm = TRUE)
rowMeans(x, na.rm = TRUE); colMeans(x, na.rm = TRUE)



cleanEx()
nameEx("colnames")
### * colnames

flush(stderr()); flush(stdout())

### Name: row+colnames
### Title: Row and Column Names
### Aliases: rownames rownames<- colnames colnames<-
### Keywords: array manip

### ** Examples

m0 <- matrix(NA, 4, 0)
rownames(m0)

m2 <- cbind(1, 1:4)
colnames(m2, do.NULL = FALSE)
colnames(m2) <- c("x","Y")
rownames(m2) <- rownames(m2, do.NULL = FALSE, prefix = "Obs.")
m2



cleanEx()
nameEx("commandArgs")
### * commandArgs

flush(stderr()); flush(stdout())

### Name: commandArgs
### Title: Extract Command Line Arguments
### Aliases: commandArgs
### Keywords: environment sysdata programming

### ** Examples

commandArgs()
## Spawn a copy of this application as it was invoked,
## subject to shell quoting issues
## system(paste(commandArgs(), collapse = " "))



cleanEx()
nameEx("comment")
### * comment

flush(stderr()); flush(stdout())

### Name: comment
### Title: Query or Set a '"comment"' Attribute
### Aliases: comment comment<-
### Keywords: attribute

### ** Examples

x <- matrix(1:12, 3, 4)
comment(x) <- c("This is my very important data from experiment #0234",
                "Jun 5, 1998")
x
comment(x)



cleanEx()
nameEx("complex")
### * complex

flush(stderr()); flush(stdout())

### Name: complex
### Title: Complex Numbers and Basic Functionality
### Aliases: complex as.complex is.complex Re Im Mod Arg Conj
### Keywords: complex

### ** Examples

require(graphics)

0i ^ (-3:3)

matrix(1i^ (-6:5), nrow = 4) #- all columns are the same
0 ^ 1i # a complex NaN

## create a complex normal vector
z <- complex(real = stats::rnorm(100), imaginary = stats::rnorm(100))
## or also (less efficiently):
z2 <- 1:2 + 1i*(8:9)

## The Arg(.) is an angle:
zz <- (rep(1:4, length.out = 9) + 1i*(9:1))/10
zz.shift <- complex(modulus = Mod(zz), argument = Arg(zz) + pi)
plot(zz, xlim = c(-1,1), ylim = c(-1,1), col = "red", asp = 1,
     main = expression(paste("Rotation by "," ", pi == 180^o)))
abline(h = 0, v = 0, col = "blue", lty = 3)
points(zz.shift, col = "orange")

showC <- function(z) noquote(sprintf("(R = %g, I = %g)", Re(z), Im(z)))

## The exact result of this *depends* on the platform, compiler, math-library:
(NpNA <- NaN + NA_complex_) ; str(NpNA) # *behaves* as 'cplx NA' ..
stopifnot(is.na(NpNA), is.na(NA_complex_), is.na(Re(NA_complex_)), is.na(Im(NA_complex_)))
showC(NpNA)# but not always is {shows  '(R = NaN, I = NA)' on some platforms}
## and this is not TRUE everywhere:
identical(NpNA, NA_complex_)
showC(NA_complex_) # always == (R = NA, I = NA)



cleanEx()
nameEx("conditions")
### * conditions

flush(stderr()); flush(stdout())

### Name: conditions
### Title: Condition Handling and Recovery
### Aliases: conditions condition computeRestarts conditionCall
###   conditionMessage findRestart invokeRestart tryInvokeRestart
###   invokeRestartInteractively isRestart restartDescription
###   restartFormals signalCondition simpleCondition simpleError
###   simpleWarning simpleMessage errorCondition warningCondition tryCatch
###   withCallingHandlers withRestarts suspendInterrupts allowInterrupts
###   globalCallingHandlers .signalSimpleWarning .handleSimpleError
###   .tryResumeInterrupt as.character.condition as.character.error
###   conditionCall.condition conditionMessage.condition print.condition
###   print.restart
### Keywords: programming error

### ** Examples

tryCatch(1, finally = print("Hello"))
e <- simpleError("test error")
## Not run: 
##D  stop(e)
##D  tryCatch(stop(e), finally = print("Hello"))
##D  tryCatch(stop("fred"), finally = print("Hello"))
## End(Not run)
tryCatch(stop(e), error = function(e) e, finally = print("Hello"))
tryCatch(stop("fred"),  error = function(e) e, finally = print("Hello"))
withCallingHandlers({ warning("A"); 1+2 }, warning = function(w) {})
## Not run: 
##D  { withRestarts(stop("A"), abort = function() {}); 1 }
## End(Not run)
withRestarts(invokeRestart("foo", 1, 2), foo = function(x, y) {x + y})

##--> More examples are part of
##-->   demo(error.catching)



cleanEx()
nameEx("conflicts")
### * conflicts

flush(stderr()); flush(stdout())

### Name: conflicts
### Title: Search for Masked Objects on the Search Path
### Aliases: conflicts
### Keywords: utilities

### ** Examples

lm <- 1:3
conflicts(, TRUE)
## gives something like
# $.GlobalEnv
# [1] "lm"
#
# $package:base
# [1] "lm"

## Remove things from your "workspace" that mask others:
remove(list = conflicts(detail = TRUE)$.GlobalEnv)



cleanEx()
nameEx("connections")
### * connections

flush(stderr()); flush(stdout())

### Name: connections
### Title: Functions to Manipulate Connections (Files, URLs, ...)
### Aliases: connections connection file clipboard pipe fifo gzfile unz
###   bzfile xzfile url socketConnection socketAccept serverSocket
###   socketTimeout open open.connection isOpen isIncomplete close
###   close.connection flush flush.connection print.connection
###   summary.connection
### Keywords: file connection

### ** Examples

zzfil <- tempfile(fileext=".data")
zz <- file(zzfil, "w")  # open an output file connection
cat("TITLE extra line", "2 3 5 7", "", "11 13 17", file = zz, sep = "\n")
cat("One more line\n", file = zz)
close(zz)
readLines(zzfil)
unlink(zzfil)

zzfil <- tempfile(fileext=".gz")
zz <- gzfile(zzfil, "w")  # compressed file
cat("TITLE extra line", "2 3 5 7", "", "11 13 17", file = zz, sep = "\n")
close(zz)
readLines(zz <- gzfile(zzfil))
close(zz)
unlink(zzfil)
zz # an invalid connection

zzfil <- tempfile(fileext=".bz2")
zz <- bzfile(zzfil, "w")  # bzip2-ed file
cat("TITLE extra line", "2 3 5 7", "", "11 13 17", file = zz, sep = "\n")
close(zz)
zz # print() method: invalid connection
print(readLines(zz <- bzfile(zzfil)))
close(zz)
unlink(zzfil)

## An example of a file open for reading and writing
Tpath <- tempfile("test")
Tfile <- file(Tpath, "w+")
c(isOpen(Tfile, "r"), isOpen(Tfile, "w")) # both TRUE
cat("abc\ndef\n", file = Tfile)
readLines(Tfile)
seek(Tfile, 0, rw = "r") # reset to beginning
readLines(Tfile)
cat("ghi\n", file = Tfile)
readLines(Tfile)
## Don't show: 
## IGNORE_RDIFF_BEGIN
## End(Don't show)
Tfile # -> print() :  "valid" connection
close(Tfile)
Tfile # -> print() :  "invalid" connection
unlink(Tpath)
## Don't show: 
## IGNORE_RDIFF_END
## End(Don't show)
## We can do the same thing with an anonymous file.
Tfile <- file()
cat("abc\ndef\n", file = Tfile)
readLines(Tfile)
close(Tfile)

## Not run: 
##D ## fifo example -- may hang even with OS support for fifos
##D if(capabilities("fifo")) {
##D   zzfil <- tempfile(fileext="-fifo")
##D   zz <- fifo(zzfil, "w+")
##D   writeLines("abc", zz)
##D   print(readLines(zz))
##D   close(zz)
##D   unlink(zzfil)
##D }
## End(Not run)
## Not run: 
##D ## example for a machine running a finger daemon
##D 
##D con <- socketConnection(port = 79, blocking = TRUE)
##D writeLines(paste0(system("whoami", intern = TRUE), "\r"), con)
##D gsub(" *$", "", readLines(con))
##D close(con)
## End(Not run)

## Not run: 
##D ## Two R processes communicating via non-blocking sockets
##D # R process 1
##D con1 <- socketConnection(port = 6011, server = TRUE)
##D writeLines(LETTERS, con1)
##D close(con1)
##D 
##D # R process 2
##D con2 <- socketConnection(Sys.info()["nodename"], port = 6011)
##D # as non-blocking, may need to loop for input
##D readLines(con2)
##D while(isIncomplete(con2)) {
##D    Sys.sleep(1)
##D    z <- readLines(con2)
##D    if(length(z)) print(z)
##D }
##D close(con2)
##D 
##D ## examples of use of encodings
##D # write a file in UTF-8
##D cat(x, file = (con <- file("foo", "w", encoding = "UTF-8"))); close(con)
##D # read a 'Windows Unicode' file
##D A <- read.table(con <- file("students", encoding = "UCS-2LE")); close(con)
## End(Not run)


cleanEx()
nameEx("crossprod")
### * crossprod

flush(stderr()); flush(stdout())

### Name: crossprod
### Title: Matrix Crossproduct
### Aliases: crossprod tcrossprod
### Keywords: algebra array

### ** Examples

(z <- crossprod(1:4))    # = sum(1 + 2^2 + 3^2 + 4^2)
drop(z)                  # scalar
x <- 1:4; names(x) <- letters[1:4]; x
tcrossprod(as.matrix(x)) # is
identical(tcrossprod(as.matrix(x)),
          crossprod(t(x)))
tcrossprod(x)            # no dimnames

m <- matrix(1:6, 2,3) ; v <- 1:3; v2 <- 2:1
stopifnot(identical(tcrossprod(v, m), v %*% t(m)),
          identical(tcrossprod(v, m), crossprod(v, t(m))),
          identical(crossprod(m, v2), t(m) %*% v2))



cleanEx()
nameEx("cumsum")
### * cumsum

flush(stderr()); flush(stdout())

### Name: cumsum
### Title: Cumulative Sums, Products, and Extremes
### Aliases: cumsum cumprod cummin cummax
### Keywords: arith

### ** Examples

cumsum(1:10)
cumprod(1:10)
cummin(c(3:1, 2:0, 4:2))
cummax(c(3:1, 2:0, 4:2))



cleanEx()
nameEx("curlGetHeaders")
### * curlGetHeaders

flush(stderr()); flush(stdout())

### Name: curlGetHeaders
### Title: Retrieve Headers from URLs
### Aliases: curlGetHeaders

### ** Examples


cleanEx()
nameEx("cut.POSIXt")
### * cut.POSIXt

flush(stderr()); flush(stdout())

### Name: cut.POSIXt
### Title: Convert a Date or Date-Time Object to a Factor
### Aliases: cut.POSIXt cut.Date
### Keywords: manip chron

### ** Examples

## random dates in a 10-week period
cut(ISOdate(2001, 1, 1) + 70*86400*stats::runif(100), "weeks")
cut(as.Date("2001/1/1") + 70*stats::runif(100), "weeks")

# The standards all have midnight as the start of the day, but some
# people incorrectly interpret it at the end of the previous day ...
tm <- seq(as.POSIXct("2012-06-01 06:00"), by = "6 hours", length.out = 24)
aggregate(1:24, list(day = cut(tm, "days")), mean)
# and a version with midnight included in the previous day:
aggregate(1:24, list(day = cut(tm, "days", right = TRUE)), mean)



cleanEx()
nameEx("cut")
### * cut

flush(stderr()); flush(stdout())

### Name: cut
### Title: Convert Numeric to Factor
### Aliases: cut cut.default
### Keywords: category

### ** Examples

Z <- stats::rnorm(10000)
table(cut(Z, breaks = -6:6))
sum(table(cut(Z, breaks = -6:6, labels = FALSE)))
sum(graphics::hist(Z, breaks = -6:6, plot = FALSE)$counts)

cut(rep(1,5), 4) #-- dummy
tx0 <- c(9, 4, 6, 5, 3, 10, 5, 3, 5)
x <- rep(0:8, tx0)
stopifnot(table(x) == tx0)

table( cut(x, breaks = 8))
table( cut(x, breaks = 3*(-2:5)))
table( cut(x, breaks = 3*(-2:5), right = FALSE))

##--- some values OUTSIDE the breaks :
table(cx  <- cut(x, breaks = 2*(0:4)))
table(cxl <- cut(x, breaks = 2*(0:4), right = FALSE))
which(is.na(cx));  x[is.na(cx)]  #-- the first 9  values  0
which(is.na(cxl)); x[is.na(cxl)] #-- the last  5  values  8


## Label construction:
y <- stats::rnorm(100)
table(cut(y, breaks = pi/3*(-3:3)))
table(cut(y, breaks = pi/3*(-3:3), dig.lab = 4))

table(cut(y, breaks =  1*(-3:3), dig.lab = 4))
# extra digits don't "harm" here
table(cut(y, breaks =  1*(-3:3), right = FALSE))
#- the same, since no exact INT!

## sometimes the default dig.lab is not enough to be avoid confusion:
aaa <- c(1,2,3,4,5,2,3,4,5,6,7)
cut(aaa, 3)
cut(aaa, 3, dig.lab = 4, ordered_result = TRUE)

## one way to extract the breakpoints
labs <- levels(cut(aaa, 3))
cbind(lower = as.numeric( sub("\\((.+),.*", "\\1", labs) ),
      upper = as.numeric( sub("[^,]*,([^]]*)\\]", "\\1", labs) ))



cleanEx()
nameEx("data.class")
### * data.class

flush(stderr()); flush(stdout())

### Name: data.class
### Title: Object Classes
### Aliases: data.class
### Keywords: classes methods

### ** Examples

x <- LETTERS
data.class(factor(x))                 # has a class attribute
data.class(matrix(x, ncol = 13))      # has a dim attribute
data.class(list(x))                   # the same as mode(x)
data.class(x)                         # the same as mode(x)

stopifnot(data.class(1:2) == "numeric") # compatibility "rule"



cleanEx()
nameEx("data.frame")
### * data.frame

flush(stderr()); flush(stdout())

### Name: data.frame
### Title: Data Frames
### Aliases: data.frame
### Keywords: classes methods

### ** Examples

L3 <- LETTERS[1:3]
char <- sample(L3, 10, replace = TRUE)
(d <- data.frame(x = 1, y = 1:10, char = char))
## The "same" with automatic column names:
data.frame(1, 1:10, sample(L3, 10, replace = TRUE))

is.data.frame(d)

## enable automatic conversion of character arguments to factor columns:
(dd <- data.frame(d, fac = letters[1:10], stringsAsFactors = TRUE))
rbind(class = sapply(dd, class), mode = sapply(dd, mode))

stopifnot(1:10 == row.names(d))  # {coercion}

(d0  <- d[, FALSE])   # data frame with 0 columns and 10 rows
(d.0 <- d[FALSE, ])   # <0 rows> data frame  (3 named cols)
(d00 <- d0[FALSE, ])  # data frame with 0 columns and 0 rows



cleanEx()
nameEx("data.matrix")
### * data.matrix

flush(stderr()); flush(stdout())

### Name: data.matrix
### Title: Convert a Data Frame to a Numeric Matrix
### Aliases: data.matrix
### Keywords: array

### ** Examples

DF <- data.frame(a = 1:3, b = letters[10:12],
                 c = seq(as.Date("2004-01-01"), by = "week", length.out = 3),
                 stringsAsFactors = TRUE)
data.matrix(DF[1:2])
data.matrix(DF)



cleanEx()
nameEx("date")
### * date

flush(stderr()); flush(stdout())

### Name: date
### Title: System Date and Time
### Aliases: date
### Keywords: utilities

### ** Examples


cleanEx()
nameEx("dcf")
### * dcf

flush(stderr()); flush(stdout())

### Name: dcf
### Title: Read and Write Data in DCF Format
### Aliases: read.dcf write.dcf
### Keywords: print file

### ** Examples


cleanEx()
nameEx("debug")
### * debug

flush(stderr()); flush(stdout())

### Name: debug
### Title: Debug a Function
### Aliases: debug debugonce undebug isdebugged debuggingState
### Keywords: programming environment

### ** Examples

## Not run: 
##D debug(library)
##D library(methods)
## End(Not run)
## Not run: 
##D debugonce(sample)
##D ## only the first call will be debugged
##D sampe(10, 1)
##D sample(10, 1)
## End(Not run)



cleanEx()
nameEx("delayedAssign")
### * delayedAssign

flush(stderr()); flush(stdout())

### Name: delayedAssign
### Title: Delay Evaluation and Promises
### Aliases: delayedAssign promise promises
### Keywords: programming data

### ** Examples

msg <- "old"
delayedAssign("x", msg)
substitute(x) # shows only 'x', as it is in the global env.
msg <- "new!"
x # new!

delayedAssign("x", {
    for(i in 1:3)
        cat("yippee!\n")
    10
})

x^2 #- yippee
x^2 #- simple number

ne <- new.env()
delayedAssign("x", pi + 2, assign.env = ne)
## See the promise {without "forcing" (i.e. evaluating) it}:
substitute(x, ne) #  'pi + 2'
## Don't show: 
stopifnot(identical(substitute(x,ne), quote(pi + 2)))
## End(Don't show)

### Promises in an environment [for advanced users]:  ---------------------

e <- (function(x, y = 1, z) environment())(cos, "y", {cat(" HO!\n"); pi+2})
## How can we look at all promises in an env (w/o forcing them)?
gete <- function(e_) {
   ne <- names(e_)
   names(ne) <- ne
   lapply(lapply(ne, as.name),
          function(n) eval(substitute(substitute(X, e_), list(X=n))))
}
(exps <- gete(e))
sapply(exps, typeof)

(le <- as.list(e)) # evaluates ("force"s) the promises
stopifnot(identical(le, lapply(exps, eval))) # and another "Ho!"



cleanEx()
nameEx("deparse")
### * deparse

flush(stderr()); flush(stdout())

### Name: deparse
### Title: Expression Deparsing
### Aliases: deparse deparse1
### Keywords: programming manip data

### ** Examples

require(stats); require(graphics)

deparse(args(lm))
deparse(args(lm), width.cutoff = 500)

myplot <- function(x, y) {
    plot(x, y, xlab = deparse1(substitute(x)),
               ylab = deparse1(substitute(y)))
}

e <- quote(`foo bar`)
deparse(e)
deparse(e, backtick = TRUE)
e <- quote(`foo bar`+1)
deparse(e)
deparse(e, control = "all") # wraps it w/ quote( . )



cleanEx()
nameEx("deparseOpts")
### * deparseOpts

flush(stderr()); flush(stdout())

### Name: deparseOpts
### Title: Options for Expression Deparsing
### Aliases: .deparseOpts ..deparseOpts
### Keywords: programming

### ** Examples

stopifnot(.deparseOpts("exact") == .deparseOpts(c("all", "hexNumeric")))
(iOpt.all <- .deparseOpts("all")) # a four digit integer

## one integer --> vector binary bits
int2bits <- function(x, base = 2L,
                     ndigits = 1 + floor(1e-9 + log(max(x,1), base))) {
    r <- numeric(ndigits)
    for (i in ndigits:1) {
        r[i] <- x%%base
        if (i > 1L)
            x <- x%/%base
    }
    rev(r) # smallest bit at left
}
int2bits(iOpt.all)
## What options does  "all" contain ? =========
(depO.indiv <- setdiff(..deparseOpts, c("all", "exact")))
(oa <- depO.indiv[int2bits(iOpt.all) == 1])# 8 strings
stopifnot(identical(iOpt.all, .deparseOpts(oa)))

## ditto for "exact" instead of "all":
(iOpt.X <- .deparseOpts("exact"))
data.frame(opts = depO.indiv,
           all  = int2bits(iOpt.all),
           exact= int2bits(iOpt.X))
(oX <- depO.indiv[int2bits(iOpt.X) == 1]) # 8 strings, too
diffXall <- oa != oX
stopifnot(identical(iOpt.X, .deparseOpts(oX)),
          identical(oX[diffXall], "hexNumeric"),
          identical(oa[diffXall], "digits17"))



cleanEx()
nameEx("det")
### * det

flush(stderr()); flush(stdout())

### Name: det
### Title: Calculate the Determinant of a Matrix
### Aliases: det determinant determinant.matrix
### Keywords: array

### ** Examples

(x <- matrix(1:4, ncol = 2))
unlist(determinant(x))
det(x)

det(print(cbind(1, 1:3, c(2,0,1))))



cleanEx()
nameEx("detach")
### * detach

flush(stderr()); flush(stdout())

### Name: detach
### Title: Detach Objects from the Search Path
### Aliases: detach
### Keywords: data

### ** Examples

require(splines) # package
detach(package:splines)
## or also
library(splines)
pkg <- "package:splines"
## Don't show: 
stopifnot(inherits(tryCatch(detach(pkg), error = function(.).),  "error"))
## End(Don't show)
detach(pkg, character.only = TRUE)

## careful: do not do this unless 'splines' is not already attached.
library(splines)
detach(2) # 'pos' used for 'name'

## an example of the name argument to attach
## and of detaching a database named by a character vector
attach_and_detach <- function(db, pos = 2)
{
   name <- deparse1(substitute(db))
   attach(db, pos = pos, name = name)
   print(search()[pos])
   detach(name, character.only = TRUE)
}
attach_and_detach(women, pos = 3)



cleanEx()
nameEx("diag")
### * diag

flush(stderr()); flush(stdout())

### Name: diag
### Title: Matrix Diagonals
### Aliases: diag diag<-
### Keywords: array

### ** Examples

dim(diag(3))
diag(10, 3, 4) # guess what?
all(diag(1:3) == {m <- matrix(0,3,3); diag(m) <- 1:3; m})

## other "numeric"-like diagonal matrices :
diag(c(1i,2i))    # complex
diag(TRUE, 3)     # logical
diag(as.raw(1:3)) # raw
(D2 <- diag(2:1, 4)); typeof(D2) # "integer"

require(stats)
## diag(<var-cov-matrix>) = variances
diag(var(M <- cbind(X = 1:5, Y = rnorm(5))))
#-> vector with names "X" and "Y"
rownames(M) <- c(colnames(M), rep("", 3))
M; diag(M) #  named as well
diag(M, names = FALSE) # w/o names
## Don't show: 
stopifnot(identical(names(diag(M)), colnames(M)),
                    is.null(names(diag(M,      names=FALSE))),
                    is.null(names(diag(var(M), names=FALSE)))) 
## End(Don't show)



cleanEx()
nameEx("diff")
### * diff

flush(stderr()); flush(stdout())

### Name: diff
### Title: Lagged Differences
### Aliases: diff diff.default diff.POSIXt diff.Date
### Keywords: arith

### ** Examples

diff(1:10, 2)
diff(1:10, 2, 2)
x <- cumsum(cumsum(1:10))
diff(x, lag = 2)
diff(x, differences = 2)

diff(.leap.seconds)



cleanEx()
nameEx("difftime")
### * difftime

flush(stderr()); flush(stdout())

### Name: difftime
### Title: Time Intervals / Differences
### Aliases: difftime as.difftime *.difftime /.difftime Math.difftime
###   Ops.difftime Summary.difftime [.difftime [<-.difftime
###   as.double.difftime as.list.difftime c.difftime diff.difftime
###   format.difftime is.numeric.difftime length<-.difftime mean.difftime
###   print.difftime rep.difftime units.difftime units<-.difftime 'time
###   interval'
### Keywords: utilities chron

### ** Examples


cleanEx()
nameEx("dim")
### * dim

flush(stderr()); flush(stdout())

### Name: dim
### Title: Dimensions of an Object
### Aliases: dim dim.data.frame dim<-
### Keywords: array

### ** Examples

x <- 1:12 ; dim(x) <- c(3,4)
x

# simple versions of nrow and ncol could be defined as follows
nrow0 <- function(x) dim(x)[1]
ncol0 <- function(x) dim(x)[2]



cleanEx()
nameEx("dimnames")
### * dimnames

flush(stderr()); flush(stdout())

### Name: dimnames
### Title: Dimnames of an Object
### Aliases: dimnames dimnames<- dimnames.data.frame dimnames<-.data.frame
###   provideDimnames
### Keywords: array manip

### ** Examples

## simple versions of rownames and colnames
## could be defined as follows
rownames0 <- function(x) dimnames(x)[[1]]
colnames0 <- function(x) dimnames(x)[[2]]

(dn <- dimnames(A <- provideDimnames(N <- array(1:24, dim = 2:4))))
A0 <- A; dimnames(A)[2:3] <- list(NULL)
stopifnot(identical(A0, provideDimnames(A)))
strd <- function(x) utils::str(dimnames(x))
strd(provideDimnames(A, base= list(letters[-(1:9)], tail(LETTERS))))
strd(provideDimnames(N, base= list(letters[-(1:9)], tail(LETTERS)))) # recycling
strd(provideDimnames(A, base= list(c("AA","BB")))) # recycling on both levels
## set "empty dimnames":
provideDimnames(rbind(1, 2:3), base = list(""), unique=FALSE)



cleanEx()
nameEx("do.call")
### * do.call

flush(stderr()); flush(stdout())

### Name: do.call
### Title: Execute a Function Call
### Aliases: do.call
### Keywords: programming

### ** Examples

do.call("complex", list(imaginary = 1:3))

## if we already have a list (e.g., a data frame)
## we need c() to add further arguments
tmp <- expand.grid(letters[1:2], 1:3, c("+", "-"))
do.call("paste", c(tmp, sep = ""))

do.call(paste, list(as.name("A"), as.name("B")), quote = TRUE)

## examples of where objects will be found.
A <- 2
f <- function(x) print(x^2)
env <- new.env()
assign("A", 10, envir = env)
assign("f", f, envir = env)
f <- function(x) print(x)
f(A)                                      # 2
do.call("f", list(A))                     # 2
do.call("f", list(A), envir = env)        # 4
do.call( f,  list(A), envir = env)        # 2
do.call("f", list(quote(A)), envir = env) # 100
do.call( f,  list(quote(A)), envir = env) # 10
do.call("f", list(as.name("A")), envir = env) # 100

eval(call("f", A))                      # 2
eval(call("f", quote(A)))               # 2
eval(call("f", A), envir = env)         # 4
eval(call("f", quote(A)), envir = env)  # 100



cleanEx()
nameEx("dots")
### * dots

flush(stderr()); flush(stdout())

### Name: dots
### Title: ..., '..1', etc used in Functions
### Aliases: dots ... ..1 ..2 ...elt ...length ...names
### Keywords: programming documentation

### ** Examples

tst <- function(n, ...) ...elt(n)
tst(1, pi=pi*0:1, 2:4) ## [1] 0.000000 3.141593
tst(2, pi=pi*0:1, 2:4) ## [1] 2 3 4
try(tst(1)) # -> Error about '...' not containing an element.

tst.dl  <- function(x, ...) ...length()
tst.dns <- function(x, ...) ...names()
tst.dl(1:10)    # 0  (because the first argument is 'x')
tst.dl(4, 5)    # 1
tst.dl(4, 5, 6) # 2  namely '5, 6'
tst.dl(4, 5, 6, 7, sin(1:10), "foo"/"bar") # 5.    Note: no evaluation!
tst.dns(4, foo=5, 6, bar=7, sini = sin(1:10), "foo"/"bar")
##        "foo"  "" "bar"  "sini"               ""

## From R 4.1.0 to 4.1.2, ...names() sometimes did not match names(list(...));
## check and show (these examples all would've failed):
chk.n2 <- function(...) stopifnot(identical(print(...names()), names(list(...))))
chk.n2(4, foo=5, 6, bar=7, sini = sin(1:10), "bar")
chk.n2()
chk.n2(1,2)



cleanEx()
nameEx("double")
### * double

flush(stderr()); flush(stdout())

### Name: double
### Title: Double-Precision Vectors
### Aliases: double as.double is.double single as.single as.single.default
### Keywords: classes

### ** Examples

is.double(1)
all(double(3) == 0)



cleanEx()
nameEx("dput")
### * dput

flush(stderr()); flush(stdout())

### Name: dput
### Title: Write an Object to a File or Recreate it
### Aliases: dput dget
### Keywords: file programming connection

### ** Examples

fil <- tempfile()
## Write an ASCII version of the 'base' function mean() to our temp file, ..
dput(base::mean, fil)
## ... read it back into 'bar' and confirm it is the same
bar <- dget(fil)
stopifnot(all.equal(bar, base::mean, check.environment = FALSE))

## Create a function with comments
baz <- function(x) {
  # Subtract from one
  1-x
}
## and display it
dput(baz)
## and now display the saved source
dput(baz, control = "useSource")

## Numeric values:
xx <- pi^(1:3)
dput(xx)
dput(xx, control = "digits17")
dput(xx, control = "hexNumeric")
dput(xx, fil); dget(fil) - xx # slight rounding on all platforms
dput(xx, fil, control = "digits17")
dget(fil) - xx # slight rounding on some platforms
dput(xx, fil, control = "hexNumeric"); dget(fil) - xx
unlink(fil)

xn <- setNames(xx, paste0("pi^",1:3))
dput(xn) # nicer, now "niceNames" being part of default 'control'
dput(xn, control = "S_compat") # no names
## explicitly asking for output as in R < 3.5.0:
dput(xn, control = c("keepNA", "keepInteger", "showAttributes"))



cleanEx()
nameEx("drop")
### * drop

flush(stderr()); flush(stdout())

### Name: drop
### Title: Drop Redundant Extent Information
### Aliases: drop
### Keywords: array

### ** Examples

dim(drop(array(1:12, dim = c(1,3,1,1,2,1,2)))) # = 3 2 2
drop(1:3 %*% 2:4)  # scalar product



cleanEx()
nameEx("droplevels")
### * droplevels

flush(stderr()); flush(stdout())

### Name: droplevels
### Title: Drop Unused Levels from Factors
### Aliases: droplevels droplevels.factor droplevels.data.frame
### Keywords: category NA

### ** Examples

aq <- transform(airquality, Month = factor(Month, labels = month.abb[5:9]))
aq <- subset(aq, Month != "Jul")
table(           aq $Month)
table(droplevels(aq)$Month)



cleanEx()
nameEx("dump")
### * dump

flush(stderr()); flush(stdout())

### Name: dump
### Title: Text Representations of R Objects
### Aliases: dump
### Keywords: file connection

### ** Examples

x <- 1; y <- 1:10
fil <- tempfile(fileext=".Rdmped")
dump(ls(pattern = '^[xyz]'), fil)
print(.Last.value)
unlink(fil)



cleanEx()
nameEx("duplicated")
### * duplicated

flush(stderr()); flush(stdout())

### Name: duplicated
### Title: Determine Duplicate Elements
### Aliases: duplicated duplicated.default duplicated.data.frame
###   duplicated.matrix duplicated.array anyDuplicated
###   anyDuplicated.default anyDuplicated.array anyDuplicated.matrix
###   anyDuplicated.data.frame
### Keywords: logic manip

### ** Examples

x <- c(9:20, 1:5, 3:7, 0:8)
## extract unique elements
(xu <- x[!duplicated(x)])
## similar, same elements but different order:
(xu2 <- x[!duplicated(x, fromLast = TRUE)])

## xu == unique(x) but unique(x) is more efficient
stopifnot(identical(xu,  unique(x)),
          identical(xu2, unique(x, fromLast = TRUE)))

duplicated(iris)[140:143]

duplicated(iris3, MARGIN = c(1, 3))
anyDuplicated(iris) ## 143
## Don't show: 
stopifnot(identical(anyDuplicated(iris), 143L),
          identical(anyDuplicated(iris3, MARGIN = c(1, 3)), 143L))
## End(Don't show)
anyDuplicated(x)
anyDuplicated(x, fromLast = TRUE)



cleanEx()
nameEx("dynload")
### * dynload

flush(stderr()); flush(stdout())

### Name: dyn.load
### Title: Foreign Function Interface
### Aliases: dyn.load dyn.unload is.loaded R_MAX_NUM_DLLS
### Keywords: interface

### ** Examples

## expect all of these to be false in R >= 3.0.0 as these can only be
## used via registered symbols.
is.loaded("supsmu") # Fortran entry point in stats
is.loaded("supsmu", "stats", "Fortran")
is.loaded("PDF", type = "External") # pdf() device in grDevices



cleanEx()
nameEx("eapply")
### * eapply

flush(stderr()); flush(stdout())

### Name: eapply
### Title: Apply a Function Over Values in an Environment
### Aliases: eapply
### Keywords: iteration environment list

### ** Examples

require(stats)

env <- new.env(hash = FALSE) # so the order is fixed
env$a <- 1:10
env$beta <- exp(-3:3)
env$logic <- c(TRUE, FALSE, FALSE, TRUE)
# what have we there?
utils::ls.str(env)

# compute the mean for each list element
       eapply(env, mean)
unlist(eapply(env, mean, USE.NAMES = FALSE))

# median and quartiles for each element (making use of "..." passing):
eapply(env, quantile, probs = 1:3/4)
eapply(env, quantile)



cleanEx()
nameEx("eigen")
### * eigen

flush(stderr()); flush(stdout())

### Name: eigen
### Title: Spectral Decomposition of a Matrix
### Aliases: eigen print.eigen
### Keywords: algebra array

### ** Examples

eigen(cbind(c(1,-1), c(-1,1)))
eigen(cbind(c(1,-1), c(-1,1)), symmetric = FALSE)
# same (different algorithm).

eigen(cbind(1, c(1,-1)), only.values = TRUE)
eigen(cbind(-1, 2:1)) # complex values
eigen(print(cbind(c(0, 1i), c(-1i, 0)))) # Hermite ==> real Eigenvalues
## 3 x 3:
eigen(cbind( 1, 3:1, 1:3))
eigen(cbind(-1, c(1:2,0), 0:2)) # complex values




cleanEx()
nameEx("encodeString")
### * encodeString

flush(stderr()); flush(stdout())

### Name: encodeString
### Title: Encode Character Vector as for Printing
### Aliases: encodeString
### Keywords: utilities

### ** Examples

x <- "ab\bc\ndef"
print(x)
cat(x) # interprets escapes
cat(encodeString(x), "\n", sep = "") # similar to print()

factor(x) # makes use of this to print the levels

x <- c("a", "ab", "abcde")
encodeString(x) # width = 0: use as little as possible
encodeString(x, 2) # use two or more (left justified)
encodeString(x, width = NA) # left justification
encodeString(x, width = NA, justify = "c")
encodeString(x, width = NA, justify = "r")
encodeString(x, width = NA, quote = "'", justify = "r")



cleanEx()
nameEx("environment")
### * environment

flush(stderr()); flush(stdout())

### Name: environment
### Title: Environment Access
### Aliases: environment environment<- .GlobalEnv globalenv emptyenv
###   baseenv is.environment new.env parent.env parent.env<-
###   .BaseNamespaceEnv environmentName env.profile enclosure
### Keywords: data programming

### ** Examples

f <- function() "top level function"

##-- all three give the same:
environment()
environment(f)
.GlobalEnv

ls(envir = environment(stats::approxfun(1:2, 1:2, method = "const")))

is.environment(.GlobalEnv) # TRUE

e1 <- new.env(parent = baseenv())  # this one has enclosure package:base.
e2 <- new.env(parent = e1)
assign("a", 3, envir = e1)
ls(e1)
ls(e2)
exists("a", envir = e2)   # this succeeds by inheritance
exists("a", envir = e2, inherits = FALSE)
exists("+", envir = e2)   # this succeeds by inheritance

eh <- new.env(hash = TRUE, size = NA)
with(env.profile(eh), stopifnot(size == length(counts)))



cleanEx()
nameEx("eval")
### * eval

flush(stderr()); flush(stdout())

### Name: eval
### Title: Evaluate an (Unevaluated) Expression
### Aliases: eval evalq eval.parent local
### Keywords: data programming

### ** Examples

eval(2 ^ 2 ^ 3)
mEx <- expression(2^2^3); mEx; 1 + eval(mEx)
eval({ xx <- pi; xx^2}) ; xx

a <- 3 ; aa <- 4 ; evalq(evalq(a+b+aa, list(a = 1)), list(b = 5)) # == 10
a <- 3 ; aa <- 4 ; evalq(evalq(a+b+aa, -1), list(b = 5))        # == 12

ev <- function() {
   e1 <- parent.frame()
   ## Evaluate a in e1
   aa <- eval(expression(a), e1)
   ## evaluate the expression bound to a in e1
   a <- expression(x+y)
   list(aa = aa, eval = eval(a, e1))
}
tst.ev <- function(a = 7) { x <- pi; y <- 1; ev() }
tst.ev()  #-> aa : 7,  eval : 4.14

a <- list(a = 3, b = 4)
with(a, a <- 5) # alters the copy of a from the list, discarded.

##
## Example of evalq()
##

N <- 3
env <- new.env()
assign("N", 27, envir = env)
## this version changes the visible copy of N only, since the argument
## passed to eval is '4'.
eval(N <- 4, env)
N
get("N", envir = env)
## this version does the assignment in env, and changes N only there.
evalq(N <- 5, env)
N
get("N", envir = env)


##
## Uses of local()
##

# Mutually recursive.
# gg gets value of last assignment, an anonymous version of f.

gg <- local({
    k <- function(y)f(y)
    f <- function(x) if(x) x*k(x-1) else 1
})
gg(10)
sapply(1:5, gg)

# Nesting locals: a is private storage accessible to k
gg <- local({
    k <- local({
        a <- 1
        function(y){print(a <<- a+1);f(y)}
    })
    f <- function(x) if(x) x*k(x-1) else 1
})
sapply(1:5, gg)

ls(envir = environment(gg))
ls(envir = environment(get("k", envir = environment(gg))))



cleanEx()
nameEx("exists")
### * exists

flush(stderr()); flush(stdout())

### Name: exists
### Title: Is an Object Defined?
### Aliases: exists get0
### Keywords: data

### ** Examples

##  Define a substitute function if necessary:
if(!exists("some.fun", mode = "function"))
  some.fun <- function(x) { cat("some.fun(x)\n"); x }
search()
exists("ls", 2) # true even though ls is in pos = 3
exists("ls", 2, inherits = FALSE) # false

## These are true (in most circumstances):
identical(ls,   get0("ls"))
identical(NULL, get0(".foo.bar.")) # default ifnotfound = NULL (!)
## Don't show: 
stopifnot(identical(ls, get0("ls")),
          is.null(get0(".foo.bar.")))
## End(Don't show)



cleanEx()
nameEx("expand.grid")
### * expand.grid

flush(stderr()); flush(stdout())

### Name: expand.grid
### Title: Create a Data Frame from All Combinations of Factor Variables
### Aliases: expand.grid
### Keywords: models array

### ** Examples

require(utils)

expand.grid(height = seq(60, 80, 5), weight = seq(100, 300, 50),
            sex = c("Male","Female"))

x <- seq(0, 10, length.out = 100)
y <- seq(-1, 1, length.out = 20)
d1 <- expand.grid(x = x, y = y)
d2 <- expand.grid(x = x, y = y, KEEP.OUT.ATTRS = FALSE)
object.size(d1) - object.size(d2)
##-> 5992 or 8832 (on 32- / 64-bit platform)
## Don't show: 
stopifnot(object.size(d1) > object.size(d2))
## End(Don't show)



cleanEx()
nameEx("expression")
### * expression

flush(stderr()); flush(stdout())

### Name: expression
### Title: Unevaluated Expressions
### Aliases: expression is.expression as.expression as.expression.default
### Keywords: programming dplot

### ** Examples

length(ex1 <- expression(1 + 0:9)) # 1
ex1
eval(ex1) # 1:10

length(ex3 <- expression(u, 2, u + 0:9)) # 3
mode(ex3 [3])   # expression
mode(ex3[[3]])  # call
## but not all components are 'call's :
sapply(ex3, mode  ) #  name  numeric  call
sapply(ex3, typeof) # symbol  double  language
rm(ex3)



cleanEx()
nameEx("extSoftVersion")
### * extSoftVersion

flush(stderr()); flush(stdout())

### Name: extSoftVersion
### Title: Report Versions of Third-Party Software
### Aliases: extSoftVersion

### ** Examples

extSoftVersion()
## the PCRE version
sub(" .*", "", extSoftVersion()["PCRE"])



cleanEx()
nameEx("factor")
### * factor

flush(stderr()); flush(stdout())

### Name: factor
### Title: Factors
### Aliases: factor ordered is.factor is.ordered as.factor as.ordered
###   is.na<-.factor Math.factor Ops.factor Summary.factor Ops.ordered
###   Summary.ordered addNA .valid.factor c.factor
### Keywords: category NA

### ** Examples

(ff <- factor(substring("statistics", 1:10, 1:10), levels = letters))
as.integer(ff)      # the internal codes
(f. <- factor(ff))  # drops the levels that do not occur
ff[, drop = TRUE]   # the same, more transparently

factor(letters[1:20], labels = "letter")

class(ordered(4:1)) # "ordered", inheriting from "factor"
z <- factor(LETTERS[3:1], ordered = TRUE)
## and "relational" methods work:
stopifnot(sort(z)[c(1,3)] == range(z), min(z) < max(z))
## Don't show: 
of <- ordered(ff)
stopifnot(identical(range(of, rev(of)), of[3:2]),
	  identical(max(of), of[2]))
## End(Don't show)

## suppose you want "NA" as a level, and to allow missing values.
(x <- factor(c(1, 2, NA), exclude = NULL))
is.na(x)[2] <- TRUE
x  # [1] 1    <NA> <NA>
is.na(x)
# [1] FALSE  TRUE FALSE

## More rational, since R 3.4.0 :
factor(c(1:2, NA), exclude =  "" ) # keeps <NA> , as
factor(c(1:2, NA), exclude = NULL) # always did
## exclude = <character>
z # ordered levels 'A < B < C'
factor(z, exclude = "C") # does exclude
factor(z, exclude = "B") # ditto

## Now, labels maybe duplicated:
## factor() with duplicated labels allowing to "merge levels"
x <- c("Man", "Male", "Man", "Lady", "Female")
## Map from 4 different values to only two levels:
(xf <- factor(x, levels = c("Male", "Man" , "Lady",   "Female"),
                 labels = c("Male", "Male", "Female", "Female")))
#> [1] Male   Male   Male   Female Female
#> Levels: Male Female

## Using addNA()
Month <- airquality$Month
table(addNA(Month))
table(addNA(Month, ifany = TRUE))



cleanEx()
nameEx("file.access")
### * file.access

flush(stderr()); flush(stdout())

### Name: file.access
### Title: Ascertain File Accessibility
### Aliases: file.access
### Keywords: file

### ** Examples

fa <- file.access(dir("."))
table(fa) # count successes & failures


cleanEx()
nameEx("file.info")
### * file.info

flush(stderr()); flush(stdout())

### Name: file.info
### Title: Extract File Information
### Aliases: file.info file.mode file.mtime file.size
### Keywords: file

### ** Examples

ncol(finf <- file.info(dir()))  # at least six
## Those that are more than 100 days old :
finf <- file.info(dir(), extra_cols = FALSE)
finf[difftime(Sys.time(), finf[,"mtime"], units = "days") > 100 , 1:4]

file.info("no-such-file-exists")



cleanEx()
nameEx("file.show")
### * file.show

flush(stderr()); flush(stdout())

### Name: file.show
### Title: Display One or More Text Files
### Aliases: file.show
### Keywords: file

### ** Examples

file.show(file.path(R.home("doc"), "COPYRIGHTS"))



cleanEx()
nameEx("files")
### * files

flush(stderr()); flush(stdout())

### Name: files
### Title: File Manipulation
### Aliases: files file.append file.copy file.create file.exists
###   file.remove file.rename file.symlink file.link
### Keywords: file

### ** Examples

## Don't show: 
oldwd <- setwd(tempdir())
## End(Don't show)
cat("file A\n", file = "A")
cat("file B\n", file = "B")
file.append("A", "B")
file.create("A") # (trashing previous)
file.append("A", rep("B", 10))
if(interactive()) file.show("A") # -> the 10 lines from 'B'
file.copy("A", "C")
dir.create("tmp")
file.copy(c("A", "B"), "tmp")
list.files("tmp") # -> "A" and "B"
setwd("tmp")
file.remove("A") # the tmp/A file
file.symlink(file.path("..", c("A", "B")), ".")
                     # |--> (TRUE,FALSE) : ok for A but not B as it exists already
setwd("..")
unlink("tmp", recursive = TRUE)
file.remove("A", "B", "C")
## Don't show: 
setwd(oldwd)
## End(Don't show)



cleanEx()
nameEx("files2")
### * files2

flush(stderr()); flush(stdout())

### Name: files2
### Title: Manipulation of Directories and File Permissions
### Aliases: dir.create dir.exists Sys.chmod Sys.umask umask
### Keywords: file

### ** Examples
## Not run: 
##D ## Fix up maximal allowed permissions in a file tree
##D Sys.chmod(list.dirs("."), "777")
##D f <- list.files(".", all.files = TRUE, full.names = TRUE, recursive = TRUE)
##D Sys.chmod(f, (file.info(f)$mode | "664"))
## End(Not run)


cleanEx()
nameEx("find.package")
### * find.package

flush(stderr()); flush(stdout())

### Name: find.package
### Title: Find Packages
### Aliases: find.package path.package packageNotFoundError
### Keywords: files

### ** Examples

try(find.package("knitr"))
## will not give an error, maybe a warning about *all* locations it is found:
find.package("kitty", quiet=TRUE, verbose=TRUE)

## Find all .libPaths() entries a package is found:
findPkgAll <- function(pkg)
  unlist(lapply(.libPaths(), function(lib)
           find.package(pkg, lib, quiet=TRUE, verbose=FALSE)))

findPkgAll("MASS")
findPkgAll("knitr")



cleanEx()
nameEx("findInterval")
### * findInterval

flush(stderr()); flush(stdout())

### Name: findInterval
### Title: Find Interval Numbers or Indices
### Aliases: findInterval
### Keywords: arith utilities

### ** Examples

x <- 2:18
v <- c(5, 10, 15) # create two bins [5,10) and [10,15)
cbind(x, findInterval(x, v))

N <- 100
X <- sort(round(stats::rt(N, df = 2), 2))
tt <- c(-100, seq(-2, 2, length.out = 201), +100)
it <- findInterval(tt, X)
tt[it < 1 | it >= N] # only first and last are outside range(X)

##  'left.open = TRUE' means  "mirroring" :
N <- length(v)
stopifnot(identical(
                  findInterval( x,  v,  left.open=TRUE) ,
              N - findInterval(-x, -v[N:1])))



cleanEx()
nameEx("force")
### * force

flush(stderr()); flush(stdout())

### Name: force
### Title: Force Evaluation of an Argument
### Aliases: force
### Keywords: data programming

### ** Examples

f <- function(y) function() y
lf <- vector("list", 5)
for (i in seq_along(lf)) lf[[i]] <- f(i)
lf[[1]]()  # returns 5

g <- function(y) { force(y); function() y }
lg <- vector("list", 5)
for (i in seq_along(lg)) lg[[i]] <- g(i)
lg[[1]]()  # returns 1

## This is identical to
g <- function(y) { y; function() y }



cleanEx()
nameEx("formals")
### * formals

flush(stderr()); flush(stdout())

### Name: formals
### Title: Access to and Manipulation of the Formal Arguments
### Aliases: formals formals<-
### Keywords: programming

### ** Examples

require(stats)
formals(lm)

## If you just want the names of the arguments, use formalArgs instead.
names(formals(lm))
methods:: formalArgs(lm)     # same

## formals returns a pairlist. Arguments with no default have type symbol (aka name).
str(formals(lm))

## formals returns NULL for primitive functions.  Use it in combination with
## args for this case.
is.primitive(`+`)
formals(`+`)
formals(args(`+`))

## You can overwrite the formal arguments of a function (though this is
## advanced, dangerous coding).
f <- function(x) a + b
formals(f) <- alist(a = , b = 3)
f    # function(a, b = 3) a + b
f(2) # result = 5



cleanEx()
nameEx("format")
### * format

flush(stderr()); flush(stdout())

### Name: format
### Title: Encode in a Common Format
### Aliases: format format.AsIs format.data.frame format.default
###   format.factor
### Keywords: character print

### ** Examples

format(1:10)
format(1:10, trim = TRUE)

zz <- data.frame("(row names)"= c("aaaaa", "b"), check.names = FALSE)
format(zz)
format(zz, justify = "left")

## use of nsmall
format(13.7)
format(13.7, nsmall = 3)
format(c(6.0, 13.1), digits = 2)
format(c(6.0, 13.1), digits = 2, nsmall = 1)

## use of scientific
format(2^31-1)
format(2^31-1, scientific = TRUE)

## a list
z <- list(a = letters[1:3], b = (-pi+0i)^((-2:2)/2), c = c(1,10,100,1000),
          d = c("a", "longer", "character", "string"),
          q = quote( a + b ), e = expression(1+x))
## can you find the "2" small differences?
(f1 <- format(z, digits = 2))
(f2 <- format(z, digits = 2, justify = "left", trim = FALSE))
f1 == f2 ## 2 FALSE, 4 TRUE

## A "minimal" format() for S4 objects without their own format() method:
cc <- methods::getClassDef("standardGeneric")
format(cc) ## "<S4 class ......>"



cleanEx()
nameEx("format.info")
### * format.info

flush(stderr()); flush(stdout())

### Name: format.info
### Title: format(.) Information
### Aliases: format.info
### Keywords: character print programming

### ** Examples

dd <- options("digits") ; options(digits = 7) #-- for the following
format.info(123)   # 3 0 0
format.info(pi)    # 8 6 0
format.info(1e8)   # 5 0 1 - exponential "1e+08"
format.info(1e222) # 6 0 2 - exponential "1e+222"

x <- pi*10^c(-10,-2,0:2,8,20)
names(x) <- formatC(x, width = 1, digits = 3, format = "g")
cbind(sapply(x, format))
t(sapply(x, format.info))

## using at least 8 digits right of "."
t(sapply(x, format.info, nsmall = 8))

# Reset old options:
options(dd)



cleanEx()
nameEx("format.pval")
### * format.pval

flush(stderr()); flush(stdout())

### Name: format.pval
### Title: Format P Values
### Aliases: format.pval
### Keywords: print

### ** Examples

format.pval(c(stats::runif(5), pi^-100, NA))
format.pval(c(0.1, 0.0001, 1e-27))



cleanEx()
nameEx("formatDL")
### * formatDL

flush(stderr()); flush(stdout())

### Name: formatDL
### Title: Format Description Lists
### Aliases: formatDL
### Keywords: print

### ** Examples

## Provide a nice summary of the numerical characteristics of the
## machine R is running on:
writeLines(formatDL(unlist(.Machine)))
## Inspect Sys.getenv() results in "list" style (by default, these are
## printed in "table" style):



cleanEx()
nameEx("formatc")
### * formatc

flush(stderr()); flush(stdout())

### Name: formatC
### Title: Formatting Using C-style Formats
### Aliases: formatC prettyNum .format.zeros
### Keywords: character print

### ** Examples

xx <- pi * 10^(-5:4)
cbind(format(xx, digits = 4), formatC(xx))
cbind(formatC(xx, width = 9, flag = "-"))
cbind(formatC(xx, digits = 5, width = 8, format = "f", flag = "0"))
cbind(format(xx, digits = 4), formatC(xx, digits = 4, format = "fg"))

f <- (-2:4); f <- f*16^f
# Default ("g") format:
formatC(pi*f)
# Fixed ("f") format, more than one flag ('width' partly "enlarged"):
cbind(formatC(pi*f, digits = 3, width=9, format = "f", flag = "0+"))

formatC(    c("a", "Abc", "no way"), width = -7)  # <=> flag = "-"
formatC(c((-1:1)/0,c(1,100)*pi), width = 8, digits = 1)

## note that some of the results here depend on the implementation
## of long-double arithmetic, which is platform-specific.
xx <- c(1e-12,-3.98765e-10,1.45645e-69,1e-70,pi*1e37,3.44e4)
##       1        2             3        4      5       6
formatC(xx)
formatC(xx, format = "fg")       # special "fixed" format.
formatC(xx[1:4], format = "f", digits = 75) #>> even longer strings

formatC(c(3.24, 2.3e-6), format = "f", digits = 11)
formatC(c(3.24, 2.3e-6), format = "f", digits = 11, drop0trailing = TRUE)

r <- c("76491283764.97430", "29.12345678901", "-7.1234", "-100.1","1123")
## American:
prettyNum(r, big.mark = ",")
## Some Europeans:
prettyNum(r, big.mark = "'", decimal.mark = ",")

(dd <- sapply(1:10, function(i) paste((9:0)[1:i], collapse = "")))
prettyNum(dd, big.mark = "'")

## examples of 'small.mark'
pN <- stats::pnorm(1:7, lower.tail = FALSE)
cbind(format (pN, small.mark = " ", digits = 15))
cbind(formatC(pN, small.mark = " ", digits = 17, format = "f"))

cbind(ff <- format(1.2345 + 10^(0:5), width = 11, big.mark = "'"))
## all with same width (one more than the specified minimum)

## individual formatting to common width:
fc <- formatC(1.234 + 10^(0:8), format = "fg", width = 11, big.mark = "'")
cbind(fc)
## Powers of two, stored exactly, formatted individually:
pow.2 <- formatC(2^-(1:32), digits = 24, width = 1, format = "fg")
## nicely printed (the last line showing 5^32 exactly):
noquote(cbind(pow.2))

## complex numbers:
r <- 10.0000001; rv <- (r/10)^(1:10)
(zv <- (rv + 1i*rv))
op <- options(digits = 7) ## (system default)
(pnv <- prettyNum(zv))
stopifnot(pnv == "1+1i", pnv == format(zv),
          pnv == prettyNum(zv, drop0trailing = TRUE))
## more digits change the picture:
options(digits = 8)
head(fv <- format(zv), 3)
prettyNum(fv)
prettyNum(fv, drop0trailing = TRUE) # a bit nicer
options(op)

## The  '  flag :
doLC <- FALSE # <= R warns, so change to TRUE manually if you want see the effect
if(doLC) {
  oldLC <- Sys.getlocale("LC_NUMERIC")
           Sys.setlocale("LC_NUMERIC", "de_CH.UTF-8")
}
formatC(1.234 + 10^(0:4), format = "fg", width = 11, flag = "'")
## -->  .....  "      1'001" "     10'001"   on supported platforms
if(doLC) ## revert, typically to  "C"  :
  Sys.setlocale("LC_NUMERIC", oldLC)



cleanEx()
nameEx("function")
### * function

flush(stderr()); flush(stdout())

### Name: function
### Title: Function Definition
### Aliases: function return closure
### Keywords: programming

### ** Examples

norm <- function(x) sqrt(x%*%x)
norm(1:4)

## An anonymous function:
(function(x, y){ z <- x^2 + y^2; x+y+z })(0:7, 1)



cleanEx()
nameEx("funprog")
### * funprog

flush(stderr()); flush(stdout())

### Name: funprog
### Title: Common Higher-Order Functions in Functional Programming
###   Languages
### Aliases: Filter Find Map Negate Reduce Position
### Keywords: programming

### ** Examples

## A general-purpose adder:
add <- function(x) Reduce(`+`, x)
add(list(1, 2, 3))
## Like sum(), but can also used for adding matrices etc., as it will
## use the appropriate '+' method in each reduction step.
## More generally, many generics meant to work on arbitrarily many
## arguments can be defined via reduction:
FOO <- function(...) Reduce(FOO2, list(...))
FOO2 <- function(x, y) UseMethod("FOO2")
## FOO() methods can then be provided via FOO2() methods.

## A general-purpose cumulative adder:
cadd <- function(x) Reduce(`+`, x, accumulate = TRUE)
cadd(seq_len(7))

## A simple function to compute continued fractions:
cfrac <- function(x) Reduce(function(u, v) u + 1 / v, x, right = TRUE)
## Continued fraction approximation for pi:
cfrac(c(3, 7, 15, 1, 292))
## Continued fraction approximation for Euler's number (e):
cfrac(c(2, 1, 2, 1, 1, 4, 1, 1, 6, 1, 1, 8))

## Map() now recycles similar to basic Ops:
Map(`+`, 1,         1 : 3) ;         1 + 1:3
Map(`+`, numeric(), 1 : 3) ; numeric() + 1:3

## Iterative function application:
Funcall <- function(f, ...) f(...)
## Compute log(exp(acos(cos(0))))
Reduce(Funcall, list(log, exp, acos, cos), 0, right = TRUE)
## n-fold iterate of a function, functional style:
Iterate <- function(f, n = 1)
    function(x) Reduce(Funcall, rep.int(list(f), n), x, right = TRUE)
## Continued fraction approximation to the golden ratio:
Iterate(function(x) 1 + 1 / x, 30)(1)
## which is the same as
cfrac(rep.int(1, 31))
## Computing square root approximations for x as fixed points of the
## function t |-> (t + x / t) / 2, as a function of the initial value:
asqrt <- function(x, n) Iterate(function(t) (t + x / t) / 2, n)
asqrt(2, 30)(10) # Starting from a positive value => +sqrt(2)
asqrt(2, 30)(-1) # Starting from a negative value => -sqrt(2)

## A list of all functions in the base environment:
funs <- Filter(is.function, sapply(ls(baseenv()), get, baseenv()))
## Functions in base with more than 10 arguments:
names(Filter(function(f) length(formals(f)) > 10, funs))
## Number of functions in base with a '...' argument:
length(Filter(function(f)
              any(names(formals(f)) %in% "..."),
              funs))


cleanEx()
nameEx("gc")
### * gc

flush(stderr()); flush(stdout())

### Name: gc
### Title: Garbage Collection
### Aliases: gc gcinfo
### Keywords: environment

### ** Examples


cleanEx()
nameEx("gc.time")
### * gc.time

flush(stderr()); flush(stdout())

### Name: gc.time
### Title: Report Time Spent in Garbage Collection
### Aliases: gc.time
### Keywords: utilities

### ** Examples

gc.time()



cleanEx()
nameEx("get")
### * get

flush(stderr()); flush(stdout())

### Name: get
### Title: Return the Value of a Named Object
### Aliases: get mget dynGet
### Keywords: data

### ** Examples

get("%o%")

## test mget
e1 <- new.env()
mget(letters, e1, ifnotfound = as.list(LETTERS))



cleanEx()
nameEx("getCallingDLL")
### * getCallingDLL

flush(stderr()); flush(stdout())

### Name: getCallingDLL
### Title: Compute DLL for Native Interface Call
### Aliases: getCallingDLL getCallingDLLe
### Keywords: internal

### ** Examples

if(exists("ansari.test"))
   getCallingDLL(ansari.test)



cleanEx()
nameEx("getDLLRegisteredRoutines")
### * getDLLRegisteredRoutines

flush(stderr()); flush(stdout())

### Name: getDLLRegisteredRoutines
### Title: Reflectance Information for C/Fortran routines in a DLL
### Aliases: getDLLRegisteredRoutines getDLLRegisteredRoutines.character
###   getDLLRegisteredRoutines.DLLInfo print.NativeRoutineList
###   print.DLLRegisteredRoutines
### Keywords: interface

### ** Examples

dlls <- getLoadedDLLs()
getDLLRegisteredRoutines(dlls[["base"]])

getDLLRegisteredRoutines("stats")



cleanEx()
nameEx("getLoadedDLLs")
### * getLoadedDLLs

flush(stderr()); flush(stdout())

### Name: getLoadedDLLs
### Title: Get DLLs Loaded in Current Session
### Aliases: getLoadedDLLs print.DLLInfo print.DLLInfoList [.DLLInfoList
###   $.DLLInfo DLLInfo DLLInfoList
### Keywords: interface

### ** Examples

getLoadedDLLs()

utils::tail(getLoadedDLLs(), 2) # the last 2 loaded ones, still a DLLInfoList



cleanEx()
nameEx("gettext")
### * gettext

flush(stderr()); flush(stdout())

### Name: gettext
### Title: Translate Text Messages
### Aliases: gettext ngettext bindtextdomain Sys.setLanguage
### Keywords: utilities character

### ** Examples

bindtextdomain("R")  # non-null if and only if NLS is enabled

for(n in 0:3)
    print(sprintf(ngettext(n, "%d variable has missing values",
                              "%d variables have missing values"),
                  n))

## Not run: 
##D ## for translation, those strings should appear in R-pkg.pot as
##D msgid        "%d variable has missing values"
##D msgid_plural "%d variables have missing values"
##D msgstr[0] ""
##D msgstr[1] ""
## End(Not run)

miss <- "One only" # this line, or the next for the ngettext() below
miss <- c("one", "or", "another")
cat(ngettext(length(miss), "variable", "variables"),
    paste(sQuote(miss), collapse = ", "),
    ngettext(length(miss), "contains", "contain"), "missing values\n")

## better for translators would be to use
cat(sprintf(ngettext(length(miss),
                     "variable %s contains missing values\n",
                     "variables %s contain missing values\n"),
            paste(sQuote(miss), collapse = ", ")))

thisLang <- Sys.getenv("LANGUAGE", unset = NA) # so we can reset it
if(is.na(thisLang) || !nzchar(thisLang)) thisLang <- "en" # "factory" default
enT <- "empty model supplied"
Sys.setenv(LANGUAGE = "de") # may not always 'work'
gettext(enT, domain="R-stats")# "leeres Modell angegeben" (if translation works)
tget <- function() gettext(enT)
tget() # not translated as fn tget() is not from "stats" pkg/namespace
evalq(function() gettext(enT), asNamespace("stats"))() # *is* translated

## Sys.setLanguage()  -- typical usage --
Sys.setLanguage("en") -> oldSet # does set LANGUAGE env.var
errMsg <- function(expr) tryCatch(expr, error=conditionMessage)
(errMsg(1 + "2") -> err)
Sys.setLanguage("fr")
errMsg(1 + "2")
Sys.setLanguage("de")
errMsg(1 + "2")
## Usually, you would reset the language to "previous" via
Sys.setLanguage(oldSet)

## A show off of translations -- platform (font etc) dependent:
## The translation languages available for "base" R in this version of R:
## IGNORE_RDIFF_BEGIN
if(capabilities("NLS")) withAutoprint({
  langs <- list.files(bindtextdomain("R"),
		      pattern = "^[a-z]{2}(_[A-Z]{2}|@quot)?$")
  langs
  txts <- sapply(setNames(,langs),
		 function(lang) { Sys.setLanguage(lang)
				 gettext("incompatible dimensions", domain="R-stats") })
  cbind(txts)
  (nTrans <- length(unique(txts)))
  (not_translated <- names(txts[txts == txts[["en"]]]))
})
## IGNORE_RDIFF_END
## Here, we reset to the *original* setting before the full example started:
if(nzchar(thisLang)) { ## reset to previous and check
  Sys.setLanguage(thisLang)
  stopifnot(identical(errMsg(1 + "2"), err))
} # else staying at 'de' ..



cleanEx()
nameEx("getwd")
### * getwd

flush(stderr()); flush(stdout())

### Name: getwd
### Title: Get or Set Working Directory
### Aliases: getwd setwd
### Keywords: utilities

### ** Examples

(WD <- getwd())
if (!is.null(WD)) setwd(WD)



cleanEx()
nameEx("gl")
### * gl

flush(stderr()); flush(stdout())

### Name: gl
### Title: Generate Factor Levels
### Aliases: gl
### Keywords: category arith

### ** Examples

## First control, then treatment:
gl(2, 8, labels = c("Control", "Treat"))
## 20 alternating 1s and 2s
gl(2, 1, 20)
## alternating pairs of 1s and 2s
gl(2, 2, 20)



cleanEx()
nameEx("grep")
### * grep

flush(stderr()); flush(stdout())

### Name: grep
### Title: Pattern Matching and Replacement
### Aliases: grep grepl sub gsub regexpr gregexpr regexec gregexec
### Keywords: character utilities

### ** Examples

grep("[a-z]", letters)

txt <- c("arm","foot","lefroo", "bafoobar")
if(length(i <- grep("foo", txt)))
   cat("'foo' appears at least once in\n\t", txt, "\n")
i # 2 and 4
txt[i]

## Double all 'a' or 'b's;  "\" must be escaped, i.e., 'doubled'
gsub("([ab])", "\\1_\\1_", "abc and ABC")

txt <- c("The", "licenses", "for", "most", "software", "are",
  "designed", "to", "take", "away", "your", "freedom",
  "to", "share", "and", "change", "it.",
  "", "By", "contrast,", "the", "GNU", "General", "Public", "License",
  "is", "intended", "to", "guarantee", "your", "freedom", "to",
  "share", "and", "change", "free", "software", "--",
  "to", "make", "sure", "the", "software", "is",
  "free", "for", "all", "its", "users")
( i <- grep("[gu]", txt) ) # indices
stopifnot( txt[i] == grep("[gu]", txt, value = TRUE) )

## Note that for some implementations character ranges are
## locale-dependent (but not currently).  Then [b-e] in locales such as
## en_US may include B as the collation order is aAbBcCdDe ...
(ot <- sub("[b-e]",".", txt))
txt[ot != gsub("[b-e]",".", txt)]#- gsub does "global" substitution
## In caseless matching, ranges include both cases:
a <- grep("[b-e]", txt, value = TRUE)
b <- grep("[b-e]", txt, ignore.case = TRUE, value = TRUE)
setdiff(b, a)

txt[gsub("g","#", txt) !=
    gsub("g","#", txt, ignore.case = TRUE)] # the "G" words

regexpr("en", txt)

gregexpr("e", txt)

## Using grepl() for filtering
## Find functions with argument names matching "warn":
findArgs <- function(env, pattern) {
  nms <- ls(envir = as.environment(env))
  nms <- nms[is.na(match(nms, c("F","T")))] # <-- work around "checking hack"
  aa <- sapply(nms, function(.) { o <- get(.)
               if(is.function(o)) names(formals(o)) })
  iw <- sapply(aa, function(a) any(grepl(pattern, a, ignore.case=TRUE)))
  aa[iw]
}
findArgs("package:base", "warn")

## trim trailing white space
str <- "Now is the time      "
sub(" +$", "", str)  ## spaces only
## what is considered 'white space' depends on the locale.
sub("[[:space:]]+$", "", str) ## white space, POSIX-style
## what PCRE considered white space changed in version 8.34: see ?regex
sub("\\s+$", "", str, perl = TRUE) ## PCRE-style white space

## capitalizing
txt <- "a test of capitalizing"
gsub("(\\w)(\\w*)", "\\U\\1\\L\\2", txt, perl=TRUE)
gsub("\\b(\\w)",    "\\U\\1",       txt, perl=TRUE)

txt2 <- "useRs may fly into JFK or laGuardia"
gsub("(\\w)(\\w*)(\\w)", "\\U\\1\\E\\2\\U\\3", txt2, perl=TRUE)
 sub("(\\w)(\\w*)(\\w)", "\\U\\1\\E\\2\\U\\3", txt2, perl=TRUE)

## named capture
notables <- c("  Ben Franklin and Jefferson Davis",
              "\tMillard Fillmore")
# name groups 'first' and 'last'
name.rex <- "(?<first>[[:upper:]][[:lower:]]+) (?<last>[[:upper:]][[:lower:]]+)"
(parsed <- regexpr(name.rex, notables, perl = TRUE))
gregexpr(name.rex, notables, perl = TRUE)[[2]]
parse.one <- function(res, result) {
  m <- do.call(rbind, lapply(seq_along(res), function(i) {
    if(result[i] == -1) return("")
    st <- attr(result, "capture.start")[i, ]
    substring(res[i], st, st + attr(result, "capture.length")[i, ] - 1)
  }))
  colnames(m) <- attr(result, "capture.names")
  m
}
parse.one(notables, parsed)

## Decompose a URL into its components.
## Example by LT (http://www.cs.uiowa.edu/~luke/R/regexp.html).
x <- "http://stat.umn.edu:80/xyz"
m <- regexec("^(([^:]+)://)?([^:/]+)(:([0-9]+))?(/.*)", x)
m
regmatches(x, m)
## Element 3 is the protocol, 4 is the host, 6 is the port, and 7
## is the path.  We can use this to make a function for extracting the
## parts of a URL:
URL_parts <- function(x) {
    m <- regexec("^(([^:]+)://)?([^:/]+)(:([0-9]+))?(/.*)", x)
    parts <- do.call(rbind,
                     lapply(regmatches(x, m), `[`, c(3L, 4L, 6L, 7L)))
    colnames(parts) <- c("protocol","host","port","path")
    parts
}
URL_parts(x)

## gregexec() may match multiple times within a single string.
pattern <- "([[:alpha:]]+)([[:digit:]]+)"
s <- "Test: A1 BC23 DEF456"
m <- gregexec(pattern, s)
m
regmatches(s, m)

## Before gregexec() was implemented, one could emulate it by running
## regexec() on the regmatches obtained via gregexpr().  E.g.:
lapply(regmatches(s, gregexpr(pattern, s)),
       function(e) regmatches(e, regexec(pattern, e)))



cleanEx()
nameEx("grepRaw")
### * grepRaw

flush(stderr()); flush(stdout())

### Name: grepRaw
### Title: Pattern Matching for Raw Vectors
### Aliases: grepRaw
### Keywords: utilities

### ** Examples

grepRaw("no match", "textText")  # integer(0): no match
grepRaw("adf", "adadfadfdfadadf") # 3 - the first match
grepRaw("adf", "adadfadfdfadadf", all=TRUE, fixed=TRUE)
## [1]  3  6 13 -- three matches



cleanEx()
nameEx("groupGeneric")
### * groupGeneric

flush(stderr()); flush(stdout())

### Name: groupGeneric
### Title: S3 Group Generic Functions
### Aliases: S3groupGeneric groupGeneric .Group Math Math.data.frame
###   matrixOps Ops Ops.data.frame Summary Summary.data.frame Complex
###   'group generic'
### Keywords: methods

### ** Examples

require(utils)

d.fr <- data.frame(x = 1:9, y = stats::rnorm(9))
class(1 + d.fr) == "data.frame" ##-- add to d.f. ...

methods("Math")
methods("Ops")
methods("Summary")
methods("Complex")  # none in base R



cleanEx()
nameEx("grouping")
### * grouping

flush(stderr()); flush(stdout())

### Name: grouping
### Title: Grouping Permutation
### Aliases: grouping
### Keywords: manip

### ** Examples

(ii <- grouping(x <- c(1, 1, 3:1, 1:4, 3), y <- c(9, 9:1), z <- c(2, 1:9)))
## 6  5  2  1  7  4 10  8  3  9
rbind(x, y, z)[, ii]



cleanEx()
nameEx("gzcon")
### * gzcon

flush(stderr()); flush(stdout())

### Name: gzcon
### Title: (De)compress I/O Through Connections
### Aliases: gzcon
### Keywords: file connection

### ** Examples


## gzfile and gzcon can inter-work.
## Of course here one would use gzfile, but file() can be replaced by
## any other connection generator.
zzfil <- tempfile(fileext = ".gz")
zz <- gzfile(zzfil, "w")
cat("TITLE extra line", "2 3 5 7", "", "11 13 17", file = zz, sep = "\n")
close(zz)
readLines(zz <- gzcon(file(zzfil, "rb")))
close(zz)
unlink(zzfil)

zzfil2 <- tempfile(fileext = ".gz")
zz <- gzcon(file(zzfil2, "wb"))
cat("TITLE extra line", "2 3 5 7", "", "11 13 17", file = zz, sep = "\n")
close(zz)
readLines(zz <- gzfile(zzfil2))
close(zz)
unlink(zzfil2)



cleanEx()
nameEx("hexmode")
### * hexmode

flush(stderr()); flush(stdout())

### Name: hexmode
### Title: Integer Numbers Displayed in Hexadecimal
### Aliases: as.hexmode format.hexmode print.hexmode as.character.hexmode
###   [.hexmode !.hexmode |.hexmode &.hexmode hexmode
### Keywords: utilities print

### ** Examples

i <- as.hexmode("7fffffff")
i; class(i)
identical(as.integer(i), .Machine$integer.max)

hm <- as.hexmode(c(NA, 1)); hm
as.integer(hm)

Xm <- as.hexmode(1:16)
Xm # print()s via format()
stopifnot(nchar(format(Xm)) == 2)
Xm[-16] # *no* leading zeroes!
stopifnot(format(Xm[-16]) == c(1:9, letters[1:6]))

## Integer arithmetic (remaining "hexmode"):
16*Xm
Xm^2
-Xm
(fac <- factorial(Xm[1:12])) # !1, !2, !3, !4 .. in hexadecimals
as.integer(fac) # indeed the same as  factorial(1:12)



cleanEx()
nameEx("iconv")
### * iconv

flush(stderr()); flush(stdout())

### Name: iconv
### Title: Convert Character Vector between Encodings
### Aliases: iconv iconvlist
### Keywords: character utilities

### ** Examples

## In principle, as not all systems have iconvlist
try(utils::head(iconvlist(), n = 50))

## Not run: 
##D ## convert from Latin-2 to UTF-8: two of the glibc iconv variants.
##D iconv(x, "ISO_8859-2", "UTF-8")
##D iconv(x, "LATIN2", "UTF-8")
## End(Not run)

## Both x below are in latin1 and will only display correctly in a
## locale that can represent and display latin1.
x <- "fran\xE7ais"
Encoding(x) <- "latin1"
x
charToRaw(xx <- iconv(x, "latin1", "UTF-8"))
xx

## The results in the comments are those from glibc and GNU libiconv
iconv(x, "latin1", "ASCII")           #   NA
iconv(x, "latin1", "ASCII", "?")      # "fran?ais"
iconv(x, "latin1", "ASCII", "")       # "franais"
iconv(x, "latin1", "ASCII", "byte")   # "fran<e7>ais"
iconv(xx, "UTF-8", "ASCII", "Unicode")# "fran<U+00E7>ais"
iconv(xx, "UTF-8", "ASCII", "c99")    # "fran\\u00e7ais"

## Extracts from old R help files (they are nowadays in UTF-8)
x <- c("Ekstr\xf8m", "J\xf6reskog", "bi\xdfchen Z\xfcrcher")
Encoding(x) <- "latin1"
x
try(iconv(x, "latin1", "ASCII//TRANSLIT"))  # platform-dependent
## glibc gives "Ekstroem" "Joreskog" "bisschen Zurcher"
## macOS 14 gives "Ekstrom" "J\"oreskog" "bisschen Z\"urcher"
## musl gives "Ekstr*m" "J*reskog" "bi*chen Z*rcher"
iconv(x, "latin1", "ASCII", sub = "byte")

## and for Windows' 'Unicode'
str(xx <- iconv(x, "latin1", "UTF-16LE", toRaw = TRUE))
iconv(xx, "UTF-16LE", "UTF-8")



cleanEx()
nameEx("icuSetCollate")
### * icuSetCollate

flush(stderr()); flush(stdout())

### Name: icuSetCollate
### Title: Setup Collation by ICU
### Aliases: icuSetCollate icuGetCollate R_ICU_LOCALE
### Keywords: utilities

### ** Examples


cleanEx()
nameEx("identical")
### * identical

flush(stderr()); flush(stdout())

### Name: identical
### Title: Test Objects for Exact Equality
### Aliases: identical
### Keywords: programming logic iteration

### ** Examples

identical(1, NULL) ## FALSE -- don't try this with ==
identical(1, 1.)   ## TRUE in R (both are stored as doubles)
identical(1, as.integer(1)) ## FALSE, stored as different types

x <- 1.0; y <- 0.99999999999
## how to test for object equality allowing for numeric fuzz :
(E <- all.equal(x, y))
identical(TRUE, E)
isTRUE(E) # alternative test
## If all.equal thinks the objects are different, it returns a
## character string, and the above expression evaluates to FALSE

## even for unusual R objects :
identical(.GlobalEnv, environment())

### ------- Pickyness Flags : -----------------------------

## the infamous example:
identical(0., -0.) # TRUE, i.e. not differentiated
identical(0., -0., num.eq = FALSE)
## similar:
identical(NaN, -NaN) # TRUE
identical(NaN, -NaN, single.NA = FALSE) # differ on bit-level

### For functions ("closure"s): ----------------------------------------------
###     ~~~~~~~~~
f <- function(x) x
f
g <- compiler::cmpfun(f)
g
identical(f, g)                        # TRUE, as bytecode is ignored by default
identical(f, g, ignore.bytecode=FALSE) # FALSE: bytecode differs

## GLM families contain several functions, some of which share an environment:
p1 <- poisson() ; p2 <- poisson()
identical(p1, p2)                          # FALSE
identical(p1, p2, ignore.environment=TRUE) # TRUE

## in interactive use, the 'keep.source' option is typically true:
op <- options(keep.source = TRUE) # and so, these have differing "srcref" :
f1 <- function() {}
f2 <- function() {}
identical(f1,f2)# ignore.srcref= TRUE : TRUE
identical(f1,f2,  ignore.srcref=FALSE)# FALSE
options(op) # revert to previous state

## Don't show: 
m0 <- m <- structure(cbind(I = 1, a = 1:3), foo = "bar", class = "matrix")
attributes(m0) <- rev(attributes(m))
names(attributes(m0)) # 'dim' remains first, interestingly...

stopifnot(identical(0, -0),     !identical(0, -0, num.eq = FALSE),
          identical(NaN, -NaN), !identical(NaN, -NaN, single.NA = FALSE),
          identical(m, m0),     !identical(m, m0, attrib.as.set = FALSE) )
## End(Don't show)



cleanEx()
nameEx("ifelse")
### * ifelse

flush(stderr()); flush(stdout())

### Name: ifelse
### Title: Conditional Element Selection
### Aliases: ifelse
### Keywords: logic programming

### ** Examples

x <- c(6:-4)
sqrt(x)  #- gives warning
sqrt(ifelse(x >= 0, x, NA))  # no warning

## Note: the following also gives the warning !
ifelse(x >= 0, sqrt(x), NA)


## ifelse() strips attributes
## This is important when working with Dates and factors
x <- seq(as.Date("2000-02-29"), as.Date("2004-10-04"), by = "1 month")
## has many "yyyy-mm-29", but a few "yyyy-03-01" in the non-leap years
y <- ifelse(as.POSIXlt(x)$mday == 29, x, NA)
head(y) # not what you expected ... ==> need restore the class attribute:
class(y) <- class(x)
y
## This is a (not atypical) case where it is better *not* to use ifelse(),
## but rather the more efficient and still clear:
y2 <- x
y2[as.POSIXlt(x)$mday != 29] <- NA
## which gives the same as ifelse()+class() hack:
stopifnot(identical(y2, y))


## example of different return modes (and 'test' alone determining length):
yes <- 1:3
no  <- pi^(1:4)
utils::str( ifelse(NA,    yes, no) ) # logical, length 1
utils::str( ifelse(TRUE,  yes, no) ) # integer, length 1
utils::str( ifelse(FALSE, yes, no) ) # double,  length 1



cleanEx()
nameEx("integer")
### * integer

flush(stderr()); flush(stdout())

### Name: integer
### Title: Integer Vectors
### Aliases: integer as.integer is.integer
### Keywords: classes

### ** Examples

## as.integer() truncates:
x <- pi * c(-1:1, 10)
as.integer(x)

is.integer(1) # is FALSE !

is.wholenumber <-
    function(x, tol = .Machine$double.eps^0.5)  abs(x - round(x)) < tol
is.wholenumber(1) # is TRUE
(x <- seq(1, 5, by = 0.5) )
is.wholenumber( x ) #-->  TRUE FALSE TRUE ...



cleanEx()
nameEx("interaction")
### * interaction

flush(stderr()); flush(stdout())

### Name: interaction
### Title: Compute Factor Interactions
### Aliases: interaction
### Keywords: category

### ** Examples

a <- gl(2, 4, 8)
b <- gl(2, 2, 8, labels = c("ctrl", "treat"))
s <- gl(2, 1, 8, labels = c("M", "F"))
interaction(a, b)
interaction(a, b, s, sep = ":")
stopifnot(identical(a:s,
                    interaction(a, s, sep = ":", lex.order = TRUE)),
          identical(a:s:b,
                    interaction(a, s, b, sep = ":", lex.order = TRUE)))



cleanEx()
nameEx("interactive")
### * interactive

flush(stderr()); flush(stdout())

### Name: interactive
### Title: Is R Running Interactively?
### Aliases: interactive
### Keywords: environment programming

### ** Examples

 .First <- function() if(interactive()) x11()



cleanEx()
nameEx("invisible")
### * invisible

flush(stderr()); flush(stdout())

### Name: invisible
### Title: Change the Print Mode to Invisible
### Aliases: invisible
### Keywords: programming

### ** Examples

# These functions both return their argument
f1 <- function(x) x
f2 <- function(x) invisible(x)
f1(1)  # prints
f2(1)  # does not



cleanEx()
nameEx("is.finite")
### * is.finite

flush(stderr()); flush(stdout())

### Name: is.finite
### Title: Finite, Infinite and NaN Numbers
### Aliases: is.finite is.infinite Inf NaN is.nan finite infinite
### Keywords: programming math

### ** Examples

pi / 0 ## = Inf a non-zero number divided by zero creates infinity
0 / 0  ## =  NaN

1/0 + 1/0 # Inf
1/0 - 1/0 # NaN

stopifnot(
    1/0 == Inf,
    1/Inf == 0
)
sin(Inf)
cos(Inf)
tan(Inf)



cleanEx()
nameEx("is.function")
### * is.function

flush(stderr()); flush(stdout())

### Name: is.function
### Title: Is an Object of Type (Primitive) Function?
### Aliases: is.function is.primitive
### Keywords: programming

### ** Examples

is.function(1) # FALSE
is.function (is.primitive) # TRUE: it is a function, but ..
is.primitive(is.primitive) # FALSE: it's not a primitive one, whereas
is.primitive(is.function)  # TRUE: that one *is*



cleanEx()
nameEx("is.language")
### * is.language

flush(stderr()); flush(stdout())

### Name: is.language
### Title: Is an Object a Language Object?
### Aliases: is.language language 'language object' 'language objects'
### Keywords: programming

### ** Examples

ll <- list(a = expression(x^2 - 2*x + 1), b = as.name("Jim"),
           c = as.expression(exp(1)), d = call("sin", pi))
sapply(ll, typeof)
sapply(ll, mode)
stopifnot(sapply(ll, is.language))



cleanEx()
nameEx("is.object")
### * is.object

flush(stderr()); flush(stdout())

### Name: is.object
### Title: Is an Object 'internally classed'?
### Aliases: is.object
### Keywords: methods classes

### ** Examples

is.object(1) # FALSE
is.object(as.factor(1:3)) # TRUE



cleanEx()
nameEx("is.recursive")
### * is.recursive

flush(stderr()); flush(stdout())

### Name: is.recursive
### Title: Is an Object Atomic or Recursive?
### Aliases: is.atomic is.recursive
### Keywords: programming classes

### ** Examples

require(stats)

is.a.r <- function(x) c(is.atomic(x), is.recursive(x))

is.a.r(c(a = 1, b = 3)) # TRUE FALSE
is.a.r(list())          # FALSE TRUE - a list is a list
is.a.r(list(2))         # FALSE TRUE
is.a.r(lm)              # FALSE TRUE
is.a.r(y ~ x)           # FALSE TRUE
is.a.r(expression(x+1)) # FALSE TRUE
is.a.r(quote(exp))      # FALSE FALSE



cleanEx()
nameEx("isR")
### * isR

flush(stderr()); flush(stdout())

### Name: is.R
### Title: Are we using R, rather than S?
### Aliases: is.R
### Keywords: environment utilities

### ** Examples

x <- stats::runif(20); small <- x < 0.4
## In the early years of R, 'which()' only existed in R:
if(is.R()) which(small) else seq(along = small)[small]
## but it would have been better to test if 'which' existed.



cleanEx()
nameEx("isS4")
### * isS4

flush(stderr()); flush(stdout())

### Name: isS4
### Title: Test for an S4 object
### Aliases: isS4 asS4 S4 asS3
### Keywords: programming

### ** Examples

## Don't show: 
require(methods)
## End(Don't show)
isS4(pi) # FALSE
isS4(getClass("MethodDefinition")) # TRUE
## Don't show: 
stopifnot(isS4(asS4(Sys.time())))
## Following is a correction of previous behavior. See note in the
## value section above
stopifnot(isS4(asS4(getClass("MethodDefinition"), FALSE, 2)))
stopifnot(!isS4(asS4(getClass("MethodDefinition"), FALSE, 0)))
## End(Don't show)



cleanEx()
nameEx("isSymmetric")
### * isSymmetric

flush(stderr()); flush(stdout())

### Name: isSymmetric
### Title: Test if a Matrix or other Object is Symmetric (Hermitian)
### Aliases: isSymmetric isSymmetric.matrix
### Keywords: array utilities

### ** Examples

isSymmetric(D3 <- diag(3)) # -> TRUE

D3[2, 1] <- 1e-100
D3
isSymmetric(D3) # TRUE
isSymmetric(D3, tol = 0) # FALSE for zero-tolerance

## Complex Matrices - Hermitian or not
Z <- sqrt(matrix(-1:2 + 0i, 2)); Z <- t(Conj(Z)) %*% Z
Z
isSymmetric(Z)      # TRUE
isSymmetric(Z + 1)  # TRUE
isSymmetric(Z + 1i) # FALSE -- a Hermitian matrix has a *real* diagonal

colnames(D3) <- c("X", "Y", "Z")
isSymmetric(D3)                         # FALSE (as row and column names differ)
isSymmetric(D3, check.attributes=FALSE) # TRUE  (as names are not checked)



cleanEx()
nameEx("jitter")
### * jitter

flush(stderr()); flush(stdout())

### Name: jitter
### Title: 'Jitter' (Add Noise) to Numbers
### Aliases: jitter
### Keywords: dplot utilities

### ** Examples

round(jitter(c(rep(1, 3), rep(1.2, 4), rep(3, 3))), 3)
## These two 'fail' with S-plus 3.x:
jitter(rep(0, 7))
jitter(rep(10000, 5))



cleanEx()
nameEx("kappa")
### * kappa

flush(stderr()); flush(stdout())

### Name: kappa
### Title: Compute or Estimate the Condition Number of a Matrix
### Aliases: rcond kappa kappa.default kappa.lm kappa.qr .kappa_tri
### Keywords: math

### ** Examples

kappa(x1 <- cbind(1, 1:10)) # 15.71
kappa(x1, exact = TRUE)        # 13.68
kappa(x2 <- cbind(x1, 2:11)) # high! [x2 is singular!]

hilbert <- function(n) { i <- 1:n; 1 / outer(i - 1, i, `+`) }
sv9 <- svd(h9 <- hilbert(9))$ d
kappa(h9)  # pretty high!
kappa(h9, exact = TRUE) == max(sv9) / min(sv9)
kappa(h9, exact = TRUE) / kappa(h9)  # 0.677 (i.e., rel.error = 32%)



cleanEx()
nameEx("kronecker")
### * kronecker

flush(stderr()); flush(stdout())

### Name: kronecker
### Title: Kronecker Products on Arrays
### Aliases: kronecker %x%
### Keywords: array

### ** Examples

# simple scalar multiplication
( M <- matrix(1:6, ncol = 2) )
kronecker(4, M)
# Block diagonal matrix:
kronecker(diag(1, 3), M)

# ask for dimnames

fred <- matrix(1:12, 3, 4, dimnames = list(LETTERS[1:3], LETTERS[4:7]))
bill <- c("happy" = 100, "sad" = 1000)
kronecker(fred, bill, make.dimnames = TRUE)

bill <- outer(bill, c("cat" = 3, "dog" = 4))
kronecker(fred, bill, make.dimnames = TRUE)



cleanEx()
nameEx("l10n_info")
### * l10n_info

flush(stderr()); flush(stdout())

### Name: l10n_info
### Title: Localization Information
### Aliases: l10n_info
### Keywords: utilities

### ** Examples

l10n_info()



cleanEx()
nameEx("lapply")
### * lapply

flush(stderr()); flush(stdout())

### Name: lapply
### Title: Apply a Function over a List or Vector
### Aliases: lapply sapply vapply replicate simplify2array
### Keywords: iteration list

### ** Examples

require(stats); require(graphics)

x <- list(a = 1:10, beta = exp(-3:3), logic = c(TRUE,FALSE,FALSE,TRUE))
# compute the list mean for each list element
lapply(x, mean)
# median and quartiles for each list element
lapply(x, quantile, probs = 1:3/4)
sapply(x, quantile)
i39 <- sapply(3:9, seq) # list of vectors
sapply(i39, fivenum)
vapply(i39, fivenum,
       c(Min. = 0, "1st Qu." = 0, Median = 0, "3rd Qu." = 0, Max. = 0))

## sapply(*, "array") -- artificial example
(v <- structure(10*(5:8), names = LETTERS[1:4]))
f2 <- function(x, y) outer(rep(x, length.out = 3), y)
(a2 <- sapply(v, f2, y = 2*(1:5), simplify = "array"))
a.2 <- vapply(v, f2, outer(1:3, 1:5), y = 2*(1:5))
stopifnot(dim(a2) == c(3,5,4), all.equal(a2, a.2),
          identical(dimnames(a2), list(NULL,NULL,LETTERS[1:4])))

hist(replicate(100, mean(rexp(10))))

## use of replicate() with parameters:
foo <- function(x = 1, y = 2) c(x, y)
# does not work: bar <- function(n, ...) replicate(n, foo(...))
bar <- function(n, x) replicate(n, foo(x = x))
bar(5, x = 3)



cleanEx()
nameEx("length")
### * length

flush(stderr()); flush(stdout())

### Name: length
### Title: Length of an Object
### Aliases: length length<- length<-.factor
### Keywords: attribute

### ** Examples

length(diag(4))  # = 16 (4 x 4)
length(options())  # 12 or more
length(y ~ x1 + x2 + x3)  # 3
length(expression(x, {y <- x^2; y+2}, x^y))  # 3

## from example(warpbreaks)
require(stats)

fm1 <- lm(breaks ~ wool * tension, data = warpbreaks)
length(fm1$call)      # 3, lm() and two arguments.
length(formula(fm1))  # 3, ~ lhs rhs



cleanEx()
nameEx("lengths")
### * lengths

flush(stderr()); flush(stdout())

### Name: lengths
### Title: Lengths of List or Vector Elements
### Aliases: lengths
### Keywords: attribute

### ** Examples

require(stats)
## summarize by month
l <- split(airquality$Ozone, airquality$Month)
avgOz <- lapply(l, mean, na.rm=TRUE)
## merge result
airquality$avgOz <- rep(unlist(avgOz, use.names=FALSE), lengths(l))
## but this is safer and cleaner, but can be slower
airquality$avgOz <- unsplit(avgOz, airquality$Month)

## should always be true, except when a length does not fit in 32 bits
stopifnot(identical(lengths(l), vapply(l, length, integer(1L))))

## empty lists are not a problem
x <- list()
stopifnot(identical(lengths(x), integer()))

## nor are "list-like" expressions:
lengths(expression(u, v, 1+ 0:9))

## and we should dispatch to length methods
f <- c(rep(1, 3), rep(2, 6), 3)
dates <- split(as.POSIXlt(Sys.time() + 1:10), f)
stopifnot(identical(lengths(dates), vapply(dates, length, integer(1L))))



cleanEx()
nameEx("levels")
### * levels

flush(stderr()); flush(stdout())

### Name: levels
### Title: Levels Attributes
### Aliases: levels levels.default levels<- levels<-.factor
### Keywords: category

### ** Examples

## assign individual levels
x <- gl(2, 4, 8)
levels(x)[1] <- "low"
levels(x)[2] <- "high"
x

## or as a group
y <- gl(2, 4, 8)
levels(y) <- c("low", "high")
y

## combine some levels
z <- gl(3, 2, 12, labels = c("apple", "salad", "orange"))
z
levels(z) <- c("fruit", "veg", "fruit")
z

## same, using a named list
z <- gl(3, 2, 12, labels = c("apple", "salad", "orange"))
z
levels(z) <- list("fruit" = c("apple","orange"),
                  "veg"   = "salad")
z

## we can add levels this way:
f <- factor(c("a","b"))
levels(f) <- c("c", "a", "b")
f

f <- factor(c("a","b"))
levels(f) <- list(C = "C", A = "a", B = "b")
f



cleanEx()
nameEx("libPaths")
### * libPaths

flush(stderr()); flush(stdout())

### Name: libPaths
### Title: Search Paths for Packages
### Aliases: .Library .Library.site .libPaths R_LIBS R_LIBS_SITE
###   R_LIBS_USER
### Keywords: data

### ** Examples

.libPaths()                 # all library trees R knows about



cleanEx()
nameEx("libcurlVersion")
### * libcurlVersion

flush(stderr()); flush(stdout())

### Name: libcurlVersion
### Title: Report Version of libcurl
### Aliases: libcurlVersion

### ** Examples

libcurlVersion()



cleanEx()
nameEx("library")
### * library

flush(stderr()); flush(stdout())

### Name: library
### Title: Loading/Attaching and Listing of Packages
### Aliases: library require conflictRules .noGenerics format.libraryIQR
###   print.libraryIQR format.packageInfo print.packageInfo
### Keywords: data

### ** Examples

library()                   # list all available packages
library(lib.loc = .Library) # list all packages in the default library
library(splines)            # attach package 'splines'
require(splines)            # the same
search()                    # "splines", too
detach("package:splines")

# if the package name is in a character vector, use
pkg <- "splines"
library(pkg, character.only = TRUE)
detach(pos = match(paste("package", pkg, sep = ":"), search()))

require(pkg, character.only = TRUE)
detach(pos = match(paste("package", pkg, sep = ":"), search()))

require(nonexistent)        # FALSE
## Not run: 
##D ## if you want to mask as little as possible, use
##D library(mypkg, pos = "package:base")
## End(Not run)


cleanEx()
nameEx("library.dynam")
### * library.dynam

flush(stderr()); flush(stdout())

### Name: library.dynam
### Title: Loading DLLs from Packages
### Aliases: library.dynam library.dynam.unload .dynLibs
### Keywords: data

### ** Examples

## Which DLLs were dynamically loaded by packages?
library.dynam()

## More on library.dynam.unload() :



cleanEx()
nameEx("list")
### * list

flush(stderr()); flush(stdout())

### Name: list
### Title: Lists - Generic and Dotted Pairs
### Aliases: list pairlist alist as.list as.list.default as.list.data.frame
###   as.list.environment as.list.factor as.list.function as.pairlist
###   is.list is.pairlist
### Keywords: list manip

### ** Examples

require(graphics)

# create a plotting structure
pts <- list(x = cars[,1], y = cars[,2])
plot(pts)

is.pairlist(.Options)  # a user-level pairlist

## "pre-allocate" an empty list of length 5
vector("list", 5)

# Argument lists
f <- function() x
# Note the specification of a "..." argument:
formals(f) <- al <- alist(x = , y = 2+3, ... = )
f
al

## environment->list coercion

e1 <- new.env()
e1$a <- 10
e1$b <- 20
as.list(e1)



cleanEx()
nameEx("list.files")
### * list.files

flush(stderr()); flush(stdout())

### Name: list.files
### Title: List the Files in a Directory/Folder
### Aliases: list.files dir list.dirs
### Keywords: file

### ** Examples

list.files(R.home())
## Only files starting with a-l or r
## Note that a-l is locale-dependent, but using case-insensitive
## matching makes it unambiguous in English locales
dir("../..", pattern = "^[a-lr]", full.names = TRUE, ignore.case = TRUE)

list.dirs(R.home("doc"))
list.dirs(R.home("doc"), full.names = FALSE)



cleanEx()
nameEx("list2DF")
### * list2DF

flush(stderr()); flush(stdout())

### Name: list2DF
### Title: Create Data Frame From List
### Aliases: list2DF
### Keywords: classes

### ** Examples

## Create a data frame holding a list of character vectors and the
## corresponding lengths:
x <- list(character(), "A", c("B", "C"))
n <- lengths(x)
list2DF(list(x = x, n = n))

## Create data frames with no variables and the desired number of rows:
list2DF()
list2DF(nrow = 3L)



cleanEx()
nameEx("list2env")
### * list2env

flush(stderr()); flush(stdout())

### Name: list2env
### Title: From A List, Build or Add To an Environment
### Aliases: list2env
### Keywords: data

### ** Examples

L <- list(a = 1, b = 2:4, p = pi, ff = gl(3, 4, labels = LETTERS[1:3]))
e <- list2env(L)
ls(e)
stopifnot(ls(e) == sort(names(L)),
          identical(L$b, e$b)) # "$" working for environments as for lists

## consistency, when we do the inverse:
ll <- as.list(e)  # -> dispatching to the as.list.environment() method
rbind(names(L), names(ll)) # not in the same order, typically,
                           # but the same content:
stopifnot(identical(L [sort.list(names(L ))],
                    ll[sort.list(names(ll))]))

## now add to e -- can be seen as a fast "multi-assign":
list2env(list(abc = LETTERS, note = "just an example",
              df = data.frame(x = rnorm(20), y = rbinom(20, 1, prob = 0.2))),
         envir = e)
utils::ls.str(e)



cleanEx()
nameEx("load")
### * load

flush(stderr()); flush(stdout())

### Name: load
### Title: Reload Saved Datasets
### Aliases: load
### Keywords: file

### ** Examples

## Don't show: 
oldwd <- setwd(tempdir())
## End(Don't show)

## save all data
xx <- pi # to ensure there is some data
save(list = ls(all.names = TRUE), file= "all.rda")
rm(xx)

## restore the saved values to the current environment
local({
   load("all.rda")
   ls()
})

xx <- exp(1:3)
## restore the saved values to the user's workspace
load("all.rda") ## which is here *equivalent* to
## load("all.rda", .GlobalEnv)
## This however annihilates all objects in .GlobalEnv with the same names !
xx # no longer exp(1:3)
rm(xx)
attach("all.rda") # safer and will warn about masked objects w/ same name in .GlobalEnv
ls(pos = 2)
##  also typically need to cleanup the search path:
detach("file:all.rda")

## clean up (the example):
unlink("all.rda")
## Don't show: 
setwd(oldwd)
## End(Don't show)

## Not run: 
##D con <- url("http://some.where.net/R/data/example.rda")
##D ## print the value to see what objects were created.
##D print(load(con))
##D close(con) # url() always opens the connection
## End(Not run)


cleanEx()
nameEx("locales")
### * locales

flush(stderr()); flush(stdout())

### Name: locales
### Title: Query or Set Aspects of the Locale
### Aliases: locales Sys.getlocale Sys.setlocale .LC.categories LC_ALL
###   LC_COLLATE LC_CTYPE LC_MONETARY LC_NUMERIC LC_TIME LC_MESSAGES
###   LC_PAPER LC_MEASUREMENT
### Keywords: utilities

### ** Examples

Sys.getlocale()

## Date-time  related :
Sys.getlocale("LC_TIME") -> olcT
then <- as.POSIXlt("2001-01-01 01:01:01", tz = "UTC+1")
## Not run: 
##D c(m = months(then), wd = weekdays(then)) # locale specific
##D Sys.setlocale("LC_TIME", "de")     # Solaris: details are OS-dependent
##D Sys.setlocale("LC_TIME", "de_DE")  # Many Unix-alikes
##D Sys.setlocale("LC_TIME", "de_DE.UTF-8")  # Linux, macOS, other Unix-alikes
##D Sys.setlocale("LC_TIME", "de_DE.utf8")   # some Linux versions
##D Sys.setlocale("LC_TIME", "German.UTF-8") # Windows
##D Sys.getlocale("LC_TIME") # the last one successfully set above
##D c(m = months(then), wd = weekdays(then)) # in C_TIME locale 'cT' ; typically German
## End(Not run)
Sys.setlocale("LC_TIME", "C")
c(m = months(then), wd = weekdays(then)) # "standard" (still platform specific ?)
Sys.setlocale("LC_TIME", olcT)           # reset to previous

## Other locales
Sys.getlocale("LC_PAPER")          # may or may not be set
.LC.categories # of length 9 on all platforms

## Not run: 
##D Sys.setlocale("LC_COLLATE", "C")   # turn off locale-specific sorting,
##D                                    # usually (but not on all platforms)
##D Sys.setenv("LANGUAGE" = "es") # set the language for error/warning messages
## End(Not run)



cleanEx()
nameEx("logical")
### * logical

flush(stderr()); flush(stdout())

### Name: logical
### Title: Logical Vectors
### Aliases: logical as.logical as.logical.factor is.logical TRUE FALSE T F
### Keywords: classes logic

### ** Examples

## non-zero values are TRUE
as.logical(c(pi,0))
if (length(letters)) cat("26 is TRUE\n")

## logical interpretation of particular strings
charvec <- c("FALSE", "F", "False", "false",    "fAlse", "0",
             "TRUE",  "T", "True",  "true",     "tRue",  "1")
as.logical(charvec)

## factors are converted via their levels, so string conversion is used
as.logical(factor(charvec))
as.logical(factor(c(0,1)))  # "0" and "1" give NA



cleanEx()
nameEx("lower.tri")
### * lower.tri

flush(stderr()); flush(stdout())

### Name: lower.tri
### Title: Lower and Upper Triangular Part of a Matrix
### Aliases: lower.tri upper.tri
### Keywords: array

### ** Examples

(m2 <- matrix(1:20, 4, 5))
lower.tri(m2)
m2[lower.tri(m2)] <- NA
m2



cleanEx()
nameEx("ls")
### * ls

flush(stderr()); flush(stdout())

### Name: ls
### Title: List Objects
### Aliases: ls objects
### Keywords: environment

### ** Examples

.Ob <- 1
ls(pattern = "O")
ls(pattern= "O", all.names = TRUE)    # also shows ".[foo]"

# shows an empty list because inside myfunc no variables are defined
myfunc <- function() {ls()}
myfunc()

# define a local variable inside myfunc
myfunc <- function() {y <- 1; ls()}
myfunc()                # shows "y"



cleanEx()
nameEx("make.names")
### * make.names

flush(stderr()); flush(stdout())

### Name: make.names
### Title: Make Syntactically Valid Names
### Aliases: make.names
### Keywords: character

### ** Examples

make.names(c("a and b", "a-and-b"), unique = TRUE)
# "a.and.b"  "a.and.b.1"
make.names(c("a and b", "a_and_b"), unique = TRUE)
# "a.and.b"  "a_and_b"
make.names(c("a and b", "a_and_b"), unique = TRUE, allow_ = FALSE)
# "a.and.b"  "a.and.b.1"
make.names(c("", "X"), unique = TRUE)
# "X.1" "X" currently; R up to 3.0.2 gave "X" "X.1"

state.name[make.names(state.name) != state.name] # those 10 with a space



cleanEx()
nameEx("make.unique")
### * make.unique

flush(stderr()); flush(stdout())

### Name: make.unique
### Title: Make Character Strings Unique
### Aliases: make.unique
### Keywords: character

### ** Examples

make.unique(c("a", "a", "a"))
make.unique(c(make.unique(c("a", "a")), "a"))

make.unique(c("a", "a", "a.2", "a"))
make.unique(c(make.unique(c("a", "a")), "a.2", "a"))

## Now show a bit where this is used :
trace(make.unique)
## Applied in data.frame() constructions:
(d1 <- data.frame(x = 1, x = 2, x = 3)) # direct
 d2 <- data.frame(data.frame(x = 1, x = 2), x = 3) # pairwise
stopifnot(identical(d1, d2),
          colnames(d1) == c("x", "x.1", "x.2"))
untrace(make.unique)



cleanEx()
nameEx("mapply")
### * mapply

flush(stderr()); flush(stdout())

### Name: mapply
### Title: Apply a Function to Multiple List or Vector Arguments
### Aliases: mapply .mapply
### Keywords: manip utilities

### ** Examples

mapply(rep, 1:4, 4:1)

mapply(rep, times = 1:4, x = 4:1)

mapply(rep, times = 1:4, MoreArgs = list(x = 42))

mapply(function(x, y) seq_len(x) + y,
       c(a =  1, b = 2, c = 3),  # names from first
       c(A = 10, B = 0, C = -10))

word <- function(C, k) paste(rep.int(C, k), collapse = "")
## names from the first, too:
utils::str(L <- mapply(word, LETTERS[1:6], 6:1, SIMPLIFY = FALSE))

mapply(word, "A", integer()) # gave Error, now list()



cleanEx()
nameEx("marginSums")
### * marginSums

flush(stderr()); flush(stdout())

### Name: marginSums
### Title: Compute table margins
### Aliases: marginSums margin.table
### Keywords: array

### ** Examples

m <- matrix(1:4, 2)
marginSums(m, 1)
marginSums(m, 2)


DF <- as.data.frame(UCBAdmissions)
tbl <- xtabs(Freq ~ Gender + Admit, DF)

marginSums(tbl, "Gender")
proportions(tbl, "Gender")



cleanEx()
nameEx("mat.or.vec")
### * mat.or.vec

flush(stderr()); flush(stdout())

### Name: mat.or.vec
### Title: Create a Matrix or a Vector
### Aliases: mat.or.vec
### Keywords: array

### ** Examples

mat.or.vec(3, 1)
mat.or.vec(3, 2)



cleanEx()
nameEx("match")
### * match

flush(stderr()); flush(stdout())

### Name: match
### Title: Value Matching
### Aliases: match %in%
### Keywords: manip logic

### ** Examples

## The intersection of two sets can be defined via match():
## Simple version:
## intersect <- function(x, y) y[match(x, y, nomatch = 0)]
intersect # the R function in base is slightly more careful
intersect(1:10, 7:20)

1:10 %in% c(1,3,5,9)
sstr <- c("c","ab","B","bba","c",NA,"@","bla","a","Ba","%")
sstr[sstr %in% c(letters, LETTERS)]

"%w/o%" <- function(x, y) x[!x %in% y] #--  x without y
(1:10) %w/o% c(3,7,12)
## Note that setdiff() is very similar and typically makes more sense:
        c(1:6,7:2) %w/o% c(3,7,12)  # -> keeps duplicates
setdiff(c(1:6,7:2),      c(3,7,12)) # -> unique values

## Illuminating example about NA matching
r <- c(1, NA, NaN)
zN <- c(complex(real = NA , imaginary =  r ), complex(real =  r , imaginary = NA ),
        complex(real =  r , imaginary = NaN), complex(real = NaN, imaginary =  r ))
zM <- cbind(Re=Re(zN), Im=Im(zN), match = match(zN, zN))
rownames(zM) <- format(zN)
zM ##--> many "NA's" (= 1) and the four non-NA's (3 different ones, at 7,9,10)

length(zN) # 12
unique(zN) # the "NA" and the 3 different non-NA NaN's
stopifnot(identical(unique(zN), zN[c(1, 7,9,10)]))

## very strict equality would have 4 duplicates (of 12):
symnum(outer(zN, zN, Vectorize(identical,c("x","y")),
                     FALSE,FALSE,FALSE,FALSE))
## removing "(very strictly) duplicates",
i <- c(5,8,11,12)  # we get 8 pairwise non-identicals :
Ixy <- outer(zN[-i], zN[-i], Vectorize(identical,c("x","y")),
                     FALSE,FALSE,FALSE,FALSE)
stopifnot(identical(Ixy, diag(8) == 1))



cleanEx()
nameEx("match.arg")
### * match.arg

flush(stderr()); flush(stdout())

### Name: match.arg
### Title: Argument Verification Using Partial Matching
### Aliases: match.arg
### Keywords: programming

### ** Examples

require(stats)
## Extends the example for 'switch'
center <- function(x, type = c("mean", "median", "trimmed")) {
  type <- match.arg(type)
  switch(type,
         mean = mean(x),
         median = median(x),
         trimmed = mean(x, trim = .1))
}
x <- rcauchy(10)
center(x, "t")       # Works
center(x, "med")     # Works
try(center(x, "m"))  # Error
stopifnot(identical(center(x),       center(x, "mean")),
          identical(center(x, NULL), center(x, "mean")) )

## Allowing more than one 'arg' and hence more than one match:
match.arg(c("gauss", "rect", "ep"),
          c("gaussian", "epanechnikov", "rectangular", "triangular"),
          several.ok = TRUE)
match.arg(c("a", ""),  c("", NA, "bb", "abc"), several.ok=TRUE) # |-->  "abc"



cleanEx()
nameEx("match.call")
### * match.call

flush(stderr()); flush(stdout())

### Name: match.call
### Title: Argument Matching
### Aliases: match.call
### Keywords: programming

### ** Examples

match.call(get, call("get", "abc", i = FALSE, p = 3))
## -> get(x = "abc", pos = 3, inherits = FALSE)
fun <- function(x, lower = 0, upper = 1) {
  structure((x - lower) / (upper - lower), CALL = match.call())
}
fun(4 * atan(1), u = pi)



cleanEx()
nameEx("match.fun")
### * match.fun

flush(stderr()); flush(stdout())

### Name: match.fun
### Title: Extract a Function Specified by Name
### Aliases: match.fun
### Keywords: programming

### ** Examples

# Same as get("*"):
match.fun("*")
# Overwrite outer with a vector
outer <- 1:5
try(match.fun(outer, descend = FALSE)) #-> Error:  not a function
match.fun(outer) # finds it anyway
is.function(match.fun("outer")) # as well



cleanEx()
nameEx("matmult")
### * matmult

flush(stderr()); flush(stdout())

### Name: matmult
### Title: Matrix Multiplication
### Aliases: %*% matmult
### Keywords: array arith

### ** Examples

x <- 1:4
(z <- x %*% x)    # scalar ("inner") product (1 x 1 matrix)
drop(z)             # as scalar

y <- diag(x)
z <- matrix(1:12, ncol = 3, nrow = 4)
y %*% z
y %*% x
x %*% z



cleanEx()
nameEx("matrix")
### * matrix

flush(stderr()); flush(stdout())

### Name: matrix
### Title: Matrices
### Aliases: matrix as.matrix as.matrix.default as.matrix.data.frame
###   is.matrix
### Keywords: array algebra

### ** Examples

is.matrix(as.matrix(1:10))
!is.matrix(warpbreaks)  # data.frame, NOT matrix!
warpbreaks[1:10,]
as.matrix(warpbreaks[1:10,])  # using as.matrix.data.frame(.) method

## Example of setting row and column names
mdat <- matrix(c(1,2,3, 11,12,13), nrow = 2, ncol = 3, byrow = TRUE,
               dimnames = list(c("row1", "row2"),
                               c("C.1", "C.2", "C.3")))
mdat



cleanEx()
nameEx("maxCol")
### * maxCol

flush(stderr()); flush(stdout())

### Name: maxCol
### Title: Find Maximum Position in Matrix
### Aliases: max.col
### Keywords: utilities array

### ** Examples

table(mc <- max.col(swiss))  # mostly "1" and "5", 5 x "2" and once "4"
swiss[unique(print(mr <- max.col(t(swiss)))) , ]  # 3 33 45 45 33 6

set.seed(1)  # reproducible example:
(mm <- rbind(x = round(2*stats::runif(12)),
             y = round(5*stats::runif(12)),
             z = round(8*stats::runif(12))))
## Not run: 
##D   [,1] [,2] [,3] [,4] [,5] [,6] [,7] [,8] [,9] [,10] [,11] [,12]
##D x    1    1    1    2    0    2    2    1    1     0     0     0
##D y    3    2    4    2    4    5    2    4    5     1     3     1
##D z    2    3    0    3    7    3    4    5    4     1     7     5
## End(Not run)
## column indices of all row maxima :
utils::str(lapply(1:3, function(i) which(mm[i,] == max(mm[i,]))))
max.col(mm) ; max.col(mm) # "random"
max.col(mm, "first") # -> 4 6 5
max.col(mm, "last")  # -> 7 9 11
## Don't show: 
stopifnot(max.col(mm, "first") == c(4, 6, 5),
          max.col(mm, "last")  == c(7, 9, 11))
## End(Don't show)



cleanEx()
nameEx("mean")
### * mean

flush(stderr()); flush(stdout())

### Name: mean
### Title: Arithmetic Mean
### Aliases: mean mean.default
### Keywords: univar

### ** Examples

x <- c(0:10, 50)
xm <- mean(x)
c(xm, mean(x, trim = 0.10))



cleanEx()
nameEx("memCompress")
### * memCompress

flush(stderr()); flush(stdout())

### Name: memCompress
### Title: In-memory Compression and Decompression
### Aliases: memCompress memDecompress
### Keywords: file connection

### ** Examples

txt <- readLines(file.path(R.home("doc"), "COPYING"))
sum(nchar(txt))
txt.gz <- memCompress(txt, "g")
length(txt.gz)
txt2 <- strsplit(memDecompress(txt.gz, "g", asChar = TRUE), "\n")[[1]]
stopifnot(identical(txt, txt2))
txt.bz2 <- memCompress(txt, "b")
length(txt.bz2)
## can auto-detect bzip2:
txt3 <- strsplit(memDecompress(txt.bz2, asChar = TRUE), "\n")[[1]]
stopifnot(identical(txt, txt3))

## xz compression is only worthwhile for large objects
txt.xz <- memCompress(txt, "x")
length(txt.xz)
txt3 <- strsplit(memDecompress(txt.xz, asChar = TRUE), "\n")[[1]]
stopifnot(identical(txt, txt3))

## test decompressing a gzip-ed file
tf <- tempfile(fileext = ".gz")
con <- gzfile(tf, "w")
writeLines(txt, con)
close(con)
(nf <- file.size(tf))
# if (nzchar(Sys.which("file"))) system2("file", tf)
foo <- readBin(tf, "raw", n = nf)
unlink(tf)
## will detect the gzip header and choose type = "gzip"
txt3 <- strsplit(memDecompress(foo, asChar = TRUE), "\n")[[1]]
stopifnot(identical(txt, txt3))



cleanEx()
nameEx("memory.profile")
### * memory.profile

flush(stderr()); flush(stdout())

### Name: memory.profile
### Title: Profile the Usage of Cons Cells
### Aliases: memory.profile
### Keywords: utilities

### ** Examples


cleanEx()
nameEx("merge")
### * merge

flush(stderr()); flush(stdout())

### Name: merge
### Title: Merge Two Data Frames
### Aliases: merge merge.default merge.data.frame
### Keywords: array manip

### ** Examples

authors <- data.frame(
    ## I(*) : use character columns of names to get sensible sort order
    surname = I(c("Tukey", "Venables", "Tierney", "Ripley", "McNeil")),
    nationality = c("US", "Australia", "US", "UK", "Australia"),
    deceased = c("yes", rep("no", 4)))
authorN <- within(authors, { name <- surname; rm(surname) })
books <- data.frame(
    name = I(c("Tukey", "Venables", "Tierney",
             "Ripley", "Ripley", "McNeil", "R Core")),
    title = c("Exploratory Data Analysis",
              "Modern Applied Statistics ...",
              "LISP-STAT",
              "Spatial Statistics", "Stochastic Simulation",
              "Interactive Data Analysis",
              "An Introduction to R"),
    other.author = c(NA, "Ripley", NA, NA, NA, NA,
                     "Venables & Smith"))

(m0 <- merge(authorN, books))
(m1 <- merge(authors, books, by.x = "surname", by.y = "name"))
 m2 <- merge(books, authors, by.x = "name", by.y = "surname")
stopifnot(exprs = {
   identical(m0, m2[, names(m0)])
   as.character(m1[, 1]) == as.character(m2[, 1])
   all.equal(m1[, -1], m2[, -1][ names(m1)[-1] ])
   identical(dim(merge(m1, m2, by = NULL)),
             c(nrow(m1)*nrow(m2), ncol(m1)+ncol(m2)))
})

## "R core" is missing from authors and appears only here :
merge(authors, books, by.x = "surname", by.y = "name", all = TRUE)


## example of using 'incomparables'
x <- data.frame(k1 = c(NA,NA,3,4,5), k2 = c(1,NA,NA,4,5), data = 1:5)
y <- data.frame(k1 = c(NA,2,NA,4,5), k2 = c(NA,NA,3,4,5), data = 1:5)
merge(x, y, by = c("k1","k2")) # NA's match
merge(x, y, by = "k1") # NA's match, so 6 rows
merge(x, y, by = "k2", incomparables = NA) # 2 rows



cleanEx()
nameEx("message")
### * message

flush(stderr()); flush(stdout())

### Name: message
### Title: Diagnostic Messages
### Aliases: message suppressMessages packageStartupMessage
###   suppressPackageStartupMessages .makeMessage
### Keywords: programming

### ** Examples

message("ABC", "DEF")
suppressMessages(message("ABC"))

testit <- function() {
  message("testing package startup messages")
  packageStartupMessage("initializing ...", appendLF = FALSE)
  Sys.sleep(1)
  packageStartupMessage(" done")
}

testit()
suppressPackageStartupMessages(testit())
suppressMessages(testit())



cleanEx()
nameEx("missing")
### * missing

flush(stderr()); flush(stdout())

### Name: missing
### Title: Does a Formal Argument have a Value?
### Aliases: missing
### Keywords: programming

### ** Examples

myplot <- function(x, y) {
                if(missing(y)) {
                        y <- x
                        x <- 1:length(y)
                }
                plot(x, y)
        }



cleanEx()
nameEx("mode")
### * mode

flush(stderr()); flush(stdout())

### Name: mode
### Title: The (Storage) Mode of an Object
### Aliases: mode mode<- storage.mode storage.mode<-
### Keywords: attribute

### ** Examples

require(stats)

sapply(options(), mode)

cex3 <- c("NULL", "1", "1:1", "1i", "list(1)", "data.frame(x = 1)",
  "pairlist(pi)", "c", "lm", "formals(lm)[[1]]",  "formals(lm)[[2]]",
  "y ~ x","expression((1))[[1]]", "(y ~ x)[[1]]",
  "expression(x <- pi)[[1]][[1]]")
lex3 <- sapply(cex3, function(x) eval(str2lang(x)))
mex3 <- t(sapply(lex3,
                 function(x) c(typeof(x), storage.mode(x), mode(x))))
dimnames(mex3) <- list(cex3, c("typeof(.)","storage.mode(.)","mode(.)"))
mex3

## This also makes a local copy of 'pi':
storage.mode(pi) <- "complex"
storage.mode(pi)
rm(pi)



cleanEx()
nameEx("name")
### * name

flush(stderr()); flush(stdout())

### Name: name
### Title: Names and Symbols
### Aliases: name symbol is.symbol as.symbol as.name is.name
### Keywords: programming attribute

### ** Examples

an <- as.name("arrg")
is.name(an) # TRUE
mode(an)   # name
typeof(an) # symbol



cleanEx()
nameEx("names")
### * names

flush(stderr()); flush(stdout())

### Name: names
### Title: The Names of an Object
### Aliases: names names.default names<- names<-.default
### Keywords: attribute

### ** Examples

# print the names attribute of the islands data set
names(islands)

# remove the names attribute
names(islands) <- NULL
islands
rm(islands) # remove the copy made

z <- list(a = 1, b = "c", c = 1:3)
names(z)
# change just the name of the third element.
names(z)[3] <- "c2"
z

z <- 1:3
names(z)
## assign just one name
names(z)[2] <- "b"
z

## Don't show: 
## "show" the equivalence claimed above:
  for(e in c(baseenv(), globalenv()))
  stopifnot(identical(names(e), ls(e, all.names=TRUE, sorted=FALSE)),
            identical(names(e), names(as.list(e, all.names=TRUE))))
## End(Don't show)



cleanEx()
nameEx("nargs")
### * nargs

flush(stderr()); flush(stdout())

### Name: nargs
### Title: The Number of Arguments to a Function
### Aliases: nargs
### Keywords: programming

### ** Examples

tst <- function(a, b = 3, ...) {nargs()}
tst() # 0
tst(clicketyclack) # 1 (even non-existing)
tst(c1, a2, rr3) # 3

foo <- function(x, y, z, w) {
   cat("call was ", deparse(match.call()), "\n", sep = "")
   nargs()
}
foo()      # 0
foo(, , 3) # 3
foo(z = 3) # 1, even though this is the same call

nargs()  # not really meaningful



cleanEx()
nameEx("nchar")
### * nchar

flush(stderr()); flush(stdout())

### Name: nchar
### Title: Count the Number of Characters (or Bytes or Width)
### Aliases: nchar nzchar
### Keywords: character

### ** Examples

x <- c("asfef", "qwerty", "yuiop[", "b", "stuff.blah.yech")
nchar(x)
# 5  6  6  1 15

nchar(deparse(mean))
# 18 17  <-- unless mean differs from base::mean

## NA behaviour as function of keepNA=* :
logi <- setNames(, c(FALSE, NA, TRUE))
sapply(logi, \(k) data.frame(nchar =  nchar (NA, keepNA=k),
                             nzchar = nzchar(NA, keepNA=k)))

x[3] <- NA; x
nchar(x, keepNA= TRUE) #  5  6 NA  1 15
nchar(x, keepNA=FALSE) #  5  6  2  1 15
stopifnot(identical(nchar(x     ), nchar(x, keepNA= TRUE)),
          identical(nchar(x, "w"), nchar(x, keepNA=FALSE)),
          identical(is.na(x), is.na(nchar(x))))

##' nchar() for all three types :
nchars <- function(x, ...)
   vapply(c("chars", "bytes", "width"),
          function(tp) nchar(x, tp, ...), integer(length(x)))

nchars("\u200b") # in R versions (>= 2015-09-xx):
## chars bytes width
##     1     3     0

data.frame(x, nchars(x)) ## all three types : same unless for NA
## force the same by forcing 'keepNA':
(ncT <- nchars(x, keepNA = TRUE)) ## .... NA NA NA ....
(ncF <- nchars(x, keepNA = FALSE))## ....  2  2  2 ....
stopifnot(apply(ncT, 1, function(.) length(unique(.))) == 1,
          apply(ncF, 1, function(.) length(unique(.))) == 1)



cleanEx()
nameEx("nlevels")
### * nlevels

flush(stderr()); flush(stdout())

### Name: nlevels
### Title: The Number of Levels of a Factor
### Aliases: nlevels
### Keywords: category

### ** Examples

nlevels(gl(3, 7)) # = 3



cleanEx()
nameEx("noquote")
### * noquote

flush(stderr()); flush(stdout())

### Name: noquote
### Title: Class for 'no quote' Printing of Character Strings
### Aliases: noquote print.noquote as.matrix.noquote c.noquote [.noquote
### Keywords: print methods utilities

### ** Examples

letters
nql <- noquote(letters)
nql
nql[1:4] <- "oh"
nql[1:12]

cmp.logical <- function(log.v)
{
  ## Purpose: compact printing of logicals
  log.v <- as.logical(log.v)
  noquote(if(length(log.v) == 0)"()" else c(".","|")[1 + log.v])
}
cmp.logical(stats::runif(20) > 0.8)

chmat <- as.matrix(format(stackloss)) # a "typical" character matrix
## noquote(*, right=TRUE)  so it prints exactly like a data frame
chmat <- noquote(chmat, right = TRUE)
chmat
## Don't show: 
stopifnot(identical(
   capture.output(stackloss),
   capture.output(chmat)))
## End(Don't show)



cleanEx()
nameEx("norm")
### * norm

flush(stderr()); flush(stdout())

### Name: norm
### Title: Compute the Norm of a Matrix
### Aliases: norm
### Keywords: math

### ** Examples

(x1 <- cbind(1, 1:10))
norm(x1)
norm(x1, "I")
norm(x1, "M")
stopifnot(all.equal(norm(x1, "F"),
                    sqrt(sum(x1^2))))

hilbert <- function(n) { i <- 1:n; 1 / outer(i - 1, i, `+`) }
h9 <- hilbert(9)
## all 5 (4 different) types of norm:
(nTyp <- eval(formals(base::norm)$type))
sapply(nTyp, norm, x = h9)
stopifnot(exprs = { # 0-extent matrices:
    sapply(nTyp, norm, x = matrix(, 1,0)) == 0
    sapply(nTyp, norm, x = matrix(, 0,0)) == 0
})



cleanEx()
nameEx("normalizePath")
### * normalizePath

flush(stderr()); flush(stdout())

### Name: normalizePath
### Title: Express File Paths in Canonical Form
### Aliases: normalizePath
### Keywords: utilities

### ** Examples


cleanEx()
nameEx("notyet")
### * notyet

flush(stderr()); flush(stdout())

### Name: NotYet
### Title: Not Yet Implemented Functions and Unused Arguments
### Aliases: NotYetImplemented .NotYetImplemented NotYetUsed .NotYetUsed
### Keywords: documentation utilities

### ** Examples

require(graphics)
barplot(1:5, inside = TRUE) # 'inside' is not yet used



cleanEx()
nameEx("nrow")
### * nrow

flush(stderr()); flush(stdout())

### Name: nrow
### Title: The Number of Rows/Columns of an Array
### Aliases: nrow NROW ncol NCOL
### Keywords: array

### ** Examples

ma <- matrix(1:12, 3, 4)
nrow(ma)   # 3
ncol(ma)   # 4

ncol(array(1:24, dim = 2:4)) # 3, the second dimension
NCOL(1:12) # 1
NROW(1:12) # 12, the length() of the vector

## as.matrix() produces 1-column matrices from 0-length vectors,
## and so does cbind() :
dim(as.matrix(numeric())) # 0 1
dim(    cbind(numeric())) # ditto
## consequently, NCOL(.) gives 1, too :
NCOL(numeric()) # 1 and hence
NCOL(NULL)      # 1



cleanEx()
nameEx("ns-dblcolon")
### * ns-dblcolon

flush(stderr()); flush(stdout())

### Name: ns-dblcolon
### Title: Double Colon and Triple Colon Operators
### Aliases: :: :::
### Keywords: programming

### ** Examples

base::log
base::"+"

## Beware --  use ':::' at your own risk! (see "Details")
stats:::coef.default



cleanEx()
nameEx("ns-internal")
### * ns-internal

flush(stderr()); flush(stdout())

### Name: ns-internals
### Title: Namespace Internals
### Aliases: asNamespace getNamespaceInfo .getNamespaceInfo importIntoEnv
###   isBaseNamespace isNamespace namespaceExport namespaceImport
###   namespaceImportClasses namespaceImportFrom namespaceImportMethods
###   packageHasNamespace parseNamespaceFile registerS3method
###   registerS3methods setNamespaceInfo .__S3MethodsTable__.
###   .mergeExportMethods .mergeImportMethods .knownS3Generics
###   loadingNamespaceInfo .getNamespace .getNamespaceInfo ..getNamespace
###   .S3_methods_table
### Keywords: internal

### ** Examples

nsName <- "stats"
(ns <- asNamespace(nsName)) # <environment: namespace:stats>

## Inverse function of asNamespace() :
environmentName(asNamespace("stats")) # "stats"
environmentName(asNamespace("base"))  # "base"
getNamespaceInfo(ns, "spec")[["name"]] ## -> "stats"
## Don't show: 
stopifnot(identical(nsName,
                      getNamespaceInfo(ns, "spec")[["name"]]))
## End(Don't show)

## Only for the daring ones, trying to get into the bowels :

lsNamespaceInfo <- function(ns, ...) {
    ns <- asNamespace(ns, base.OK = FALSE)
    ls(..., envir = get(".__NAMESPACE__.", envir = ns, inherits = FALSE))
}
allinfoNS <- function(ns) sapply(lsNamespaceInfo(ns), getNamespaceInfo, ns=ns)

utils::str(allinfoNS("stats"))
utils::str(allinfoNS("stats4"))



cleanEx()
nameEx("ns-load")
### * ns-load

flush(stderr()); flush(stdout())

### Name: ns-load
### Title: Loading and Unloading Name Spaces
### Aliases: attachNamespace loadNamespace requireNamespace
###   loadedNamespaces unloadNamespace isNamespaceLoaded
### Keywords: data utilities

### ** Examples

 (lns <- loadedNamespaces())
 statL <- isNamespaceLoaded("stats")
 stopifnot( identical(statL, "stats" %in% lns) )

 ## The string "foo" and the symbol 'foo' can be used interchangably here:
 stopifnot( identical(isNamespaceLoaded(  "foo"   ), FALSE),
            identical(isNamespaceLoaded(quote(foo)), FALSE),
            identical(isNamespaceLoaded(quote(stats)), statL))

hasS <- isNamespaceLoaded("splines") # (to restore if needed)
Sns <- asNamespace("splines") # loads it if not already
stopifnot(   isNamespaceLoaded("splines"))
if (is.null(try(unloadNamespace(Sns)))) # try unloading the NS 'object'
stopifnot( ! isNamespaceLoaded("splines"))
if (hasS) loadNamespace("splines") # (restoring previous state)



cleanEx()
nameEx("ns-topenv")
### * ns-topenv

flush(stderr()); flush(stdout())

### Name: ns-topenv
### Title: Top Level Environment
### Aliases: topenv
### Keywords: programming

### ** Examples

topenv(.GlobalEnv)
topenv(new.env()) # also global env
topenv(environment(ls))# namespace:base
topenv(environment(lm))# namespace:stats
## Don't show: 
stopifnot(identical(.GlobalEnv,        topenv(new.env())),
          identical(.GlobalEnv,        topenv(.GlobalEnv)),
          identical(baseenv(),         topenv(baseenv())),
          identical(.BaseNamespaceEnv, topenv(.BaseNamespaceEnv)),
          identical(topenv(environment(ls)), asNamespace("base")),
          identical(topenv(environment(lm)), asNamespace("stats")))
## End(Don't show)



cleanEx()
nameEx("numeric")
### * numeric

flush(stderr()); flush(stdout())

### Name: numeric
### Title: Numeric Vectors
### Aliases: numeric as.numeric is.numeric is.numeric.Date
###   is.numeric.POSIXt
### Keywords: classes attribute

### ** Examples

## Conversion does trim whitespace; non-numeric strings give NA + warning
as.numeric(c("-.1"," 2.7 ","B"))

## Numeric values are sometimes accidentally converted to factors.
## Converting them back to numeric is trickier than you'd expect.
f <- factor(5:10)
as.numeric(f) # not what you might expect, probably not what you want
## what you typically meant and want:
as.numeric(as.character(f))
## the same, considerably more efficient (for long vectors):
as.numeric(levels(f))[f]



cleanEx()
nameEx("numeric_version")
### * numeric_version

flush(stderr()); flush(stdout())

### Name: numeric_version
### Title: Numeric Versions
### Aliases: numeric_version as.numeric_version is.numeric_version
###   package_version is.package_version as.package_version
###   R_system_version getRversion [.numeric_version [<-.numeric_version
###   [[.numeric_version [[<-.numeric_version Ops.numeric_version
###   Summary.numeric_version anyNA.numeric_version
###   as.character.numeric_version as.data.frame.numeric_version
###   as.list.numeric_version c.numeric_version duplicated.numeric_version
###   format.numeric_version is.na.numeric_version is.na<-.numeric_version
###   print.numeric_version rep.numeric_version unique.numeric_version
###   xtfrm.numeric_version $.package_version
### Keywords: utilities

### ** Examples

x <- package_version(c("1.2-4", "1.2-3", "2.1"))
x < "1.4-2.3"
c(min(x), max(x))
x[2, 2]
x$major
x$minor

if(getRversion() <= "2.5.0") { ## work around missing feature
  cat("Your version of R, ", as.character(getRversion()),
      ", is outdated.\n",
      "Now trying to work around that ...\n", sep = "")
}

x[[c(1, 3)]]  # '4' as a numeric vector, same as x[1, 3]
x[1, 3]      # 4 as an integer
x[[2, 3]] <- 0   # zero the patchlevel
x[[c(2, 3)]] <- 0 # same
x
x[[3]] <- "2.2.3"; x
x <- c(x, package_version("0.0"))
is.na(x)[4] <- TRUE
stopifnot(identical(is.na(x), c(rep(FALSE,3), TRUE)),
	  anyNA(x))



cleanEx()
nameEx("octmode")
### * octmode

flush(stderr()); flush(stdout())

### Name: octmode
### Title: Integer Numbers Displayed in Octal
### Aliases: as.octmode format.octmode print.octmode as.character.octmode
###   [.octmode !.octmode |.octmode &.octmode octmode
### Keywords: utilities print

### ** Examples

(on <- as.octmode(c(16, 32, 127:129))) # "020" "040" "177" "200" "201"
unclass(on[3:4]) # subsetting

## manipulate file modes
fmode <- as.octmode("170")
(fmode | "644") & "755"

om <- as.octmode(1:12)
om # print()s via format()
stopifnot(nchar(format(om)) == 2)
om[1:7] # *no* leading zeroes!
stopifnot(format(om[1:7]) == as.character(1:7))
om2 <- as.octmode(c(1:10, 60:70))
om2 # prints via format() -> with 3 octals
stopifnot(nchar(format(om2)) == 3)
as.character(om2) # strings of length 1, 2, 3


## Integer arithmetic (remaining "octmode"):
om^2
om * 64
-om
(fac <- factorial(om)) # !1, !2, !3, !4 .. in hexadecimals
as.integer(fac) # indeed the same as  factorial(1:12)



cleanEx()
nameEx("on.exit")
### * on.exit

flush(stderr()); flush(stdout())

### Name: on.exit
### Title: Function Exit Code
### Aliases: on.exit
### Keywords: programming

### ** Examples

require(graphics)

opar <- par(mai = c(1,1,1,1))
on.exit(par(opar))
## Don't show: 
par(opar)
## End(Don't show)



graphics::par(get("par.postscript", pos = 'CheckExEnv'))
cleanEx()
nameEx("options")
### * options

flush(stderr()); flush(stdout())

### Name: options
### Title: Options Settings
### Aliases: options .Options getOption option MC_CORES R_C_BOUNDS_CHECK
###   R_DEFAULT_DEVICE R_KEEP_PKG_SOURCE R_INTERACTIVE_DEVICE
### Keywords: environment error print

### ** Examples

op <- options(); utils::str(op) # op is a named list

getOption("width") == options()$width # the latter needs more memory
options(digits = 15)
pi

# set the editor, and save previous value
old.o <- options(editor = "nedit")
old.o

options(check.bounds = TRUE, warn = 1)
x <- NULL; x[4] <- "yes" # gives a warning

options(digits = 5)
print(1e5)
options(scipen = 3); print(1e5)

options(op)     # reset (all) initial options
options("digits")

## Not run: 
##D ## set contrast handling to be like S
##D options(contrasts = c("contr.helmert", "contr.poly"))
## End(Not run)

## Not run: 
##D ## on error, terminate the R session with error status 66
##D options(error = quote(q("no", status = 66, runLast = FALSE)))
##D stop("test it")
## End(Not run)

## Not run: 
##D ## Set error actions for debugging:
##D ## enter browser on error, see ?recover:
##D options(error = recover)
##D ## allows to call debugger() afterwards, see ?debugger:
##D options(error = dump.frames)
##D ## A possible setting for non-interactive sessions
##D options(error = quote({dump.frames(to.file = TRUE); q()}))
## End(Not run)

  # Compare the two ways to get an option and use it
  # acconting for the possibility it might not be set.
if(as.logical(getOption("performCleanp", TRUE)))
   cat("do cleanup\n")

## Not run: 
##D   # a clumsier way of expressing the above w/o the default.
##D tmp <- getOption("performCleanup")
##D if(is.null(tmp))
##D   tmp <- TRUE
##D if(tmp)
##D    cat("do cleanup\n")
## End(Not run)




cleanEx()
nameEx("order")
### * order

flush(stderr()); flush(stdout())

### Name: order
### Title: Ordering Permutation
### Aliases: order sort.list
### Keywords: univar manip

### ** Examples

require(stats)

(ii <- order(x <- c(1,1,3:1,1:4,3), y <- c(9,9:1), z <- c(2,1:9)))
## 6  5  2  1  7  4 10  8  3  9
rbind(x, y, z)[,ii] # shows the reordering (ties via 2nd & 3rd arg)

## Suppose we wanted descending order on y.
## A simple solution for numeric 'y' is
rbind(x, y, z)[, order(x, -y, z)]
## More generally we can make use of xtfrm
cy <- as.character(y)
rbind(x, y, z)[, order(x, -xtfrm(cy), z)]
## The radix sort supports multiple 'decreasing' values:
rbind(x, y, z)[, order(x, cy, z, decreasing = c(FALSE, TRUE, FALSE),
                       method="radix")]

## Sorting data frames:
dd <- transform(data.frame(x, y, z),
                z = factor(z, labels = LETTERS[9:1]))
## Either as above {for factor 'z' : using internal coding}:
dd[ order(x, -y, z), ]
## or along 1st column, ties along 2nd, ... *arbitrary* no.{columns}:
dd[ do.call(order, dd), ]

set.seed(1)  # reproducible example:
d4 <- data.frame(x = round(   rnorm(100)), y = round(10*runif(100)),
                 z = round( 8*rnorm(100)), u = round(50*runif(100)))
(d4s <- d4[ do.call(order, d4), ])
(i <- which(diff(d4s[, 3]) == 0))
#   in 2 places, needed 3 cols to break ties:
d4s[ rbind(i, i+1), ]

## rearrange matched vectors so that the first is in ascending order
x <- c(5:1, 6:8, 12:9)
y <- (x - 5)^2
o <- order(x)
rbind(x[o], y[o])

## tests of na.last
a <- c(4, 3, 2, NA, 1)
b <- c(4, NA, 2, 7, 1)
z <- cbind(a, b)
(o <- order(a, b)); z[o, ]
(o <- order(a, b, na.last = FALSE)); z[o, ]
(o <- order(a, b, na.last = NA)); z[o, ]



cleanEx()
nameEx("outer")
### * outer

flush(stderr()); flush(stdout())

### Name: outer
### Title: Outer Product of Arrays
### Aliases: outer %o%
### Keywords: array

### ** Examples

x <- 1:9; names(x) <- x
# Multiplication & Power Tables
x %o% x
y <- 2:8; names(y) <- paste(y,":", sep = "")
outer(y, x, `^`)

outer(month.abb, 1999:2003, FUN = paste)

## three way multiplication table:
x %o% x %o% y[1:3]



cleanEx()
nameEx("parse")
### * parse

flush(stderr()); flush(stdout())

### Name: parse
### Title: Parse R Expressions
### Aliases: parse str2lang str2expression
### Keywords: file programming connection

### ** Examples

fil <- tempfile(fileext = ".Rdmped")
cat("x <- c(1, 4)\n  x ^ 3 -10 ; outer(1:7, 5:9)\n", file = fil)
# parse 3 statements from our temp file
parse(file = fil, n = 3)
unlink(fil)

## str2lang(<string>)  || str2expression(<character>) :
stopifnot(exprs = {
  identical( str2lang("x[3] <- 1+4"), quote(x[3] <- 1+4))
  identical( str2lang("log(y)"),      quote(log(y)) )
  identical( str2lang("abc"   ),      quote(abc) -> qa)
  is.symbol(qa) & !is.call(qa)           # a symbol/name, not a call
  identical( str2lang("1.375" ), 1.375)  # just a number, not a call
  identical( str2expression(c("# a comment", "", "42")), expression(42) )
})

# A partial parse with a syntax error
txt <- "
x <- 1
an error
"
sf <- srcfile("txt")
tryCatch(parse(text = txt, srcfile = sf), error = function(e) "Syntax error.")
getParseData(sf)



cleanEx()
nameEx("paste")
### * paste

flush(stderr()); flush(stdout())

### Name: paste
### Title: Concatenate Strings
### Aliases: paste paste0
### Keywords: character

### ** Examples

## When passing a single vector, paste0 and paste work like as.character.
paste0(1:12)
paste(1:12)        # same
as.character(1:12) # same

## If you pass several vectors to paste0, they are concatenated in a
## vectorized way.
(nth <- paste0(1:12, c("st", "nd", "rd", rep("th", 9))))

## paste works the same, but separates each input with a space.
## Notice that the recycling rules make every input as long as the longest input.
paste(month.abb, "is the", nth, "month of the year.")
paste(month.abb, letters)

## You can change the separator by passing a sep argument
## which can be multiple characters.
paste(month.abb, "is the", nth, "month of the year.", sep = "_*_")

## To collapse the output into a single string, pass a collapse argument.
paste0(nth, collapse = ", ")

## For inputs of length 1, use the sep argument rather than collapse
paste("1st", "2nd", "3rd", collapse = ", ") # probably not what you wanted
paste("1st", "2nd", "3rd", sep = ", ")

## You can combine the sep and collapse arguments together.
paste(month.abb, nth, sep = ": ", collapse = "; ")

## Using paste() in combination with strwrap() can be useful
## for dealing with long strings.
(title <- paste(strwrap(
    "Stopping distance of cars (ft) vs. speed (mph) from Ezekiel (1930)",
    width = 30), collapse = "\n"))
plot(dist ~ speed, cars, main = title)

## zero length arguments recycled as `""` -- NB: `{}` <==> character(0)  here
paste({}, 1:2)

## 'recycle0 = TRUE' allows standard vectorized behaviour, i.e., zero-length
##                   recycling resulting in zero-length result character(0):
valid <- FALSE
val <- pi
paste("The value is", val[valid], "-- not so good!") # ->  ".. value is  -- not .."
paste("The value is", val[valid], "-- good: empty!", recycle0=TRUE) # -> character(0)

## When 'collapse = <string>',  result is (length 1) string in all cases
paste("foo", {}, "bar", collapse = "|")                  # |-->  "foo  bar"
paste("foo", {},        collapse = "|", recycle0 = TRUE) # |-->  ""
## If all arguments are empty (and collapse a string),   ""  results always
paste(    collapse = "|")
paste(    collapse = "|", recycle0 = TRUE)
paste({}, collapse = "|")
paste({}, collapse = "|", recycle0 = TRUE)



cleanEx()
nameEx("path.expand")
### * path.expand

flush(stderr()); flush(stdout())

### Name: path.expand
### Title: Expand File Paths
### Aliases: path.expand 'tilde expansion'
### Keywords: file

### ** Examples

path.expand("~/foo")



cleanEx()
nameEx("pcre_config")
### * pcre_config

flush(stderr()); flush(stdout())

### Name: pcre_config
### Title: Report Configuration Options for PCRE
### Aliases: pcre_config

### ** Examples

pcre_config()



cleanEx()
nameEx("pipeOp")
### * pipeOp

flush(stderr()); flush(stdout())

### Name: pipeOp
### Title: Forward Pipe Operator
### Aliases: |> pipeOp
### Keywords: programming data

### ** Examples

# simple uses:
mtcars |> head()                      # same as head(mtcars)
mtcars |> head(2)                     # same as head(mtcars, 2)
mtcars |> subset(cyl == 4) |> nrow()  # same as nrow(subset(mtcars, cyl == 4))

# to pass the lhs into an argument other than the first, either
# use the _ placeholder with a named argument:
mtcars |> subset(cyl == 4) |> lm(mpg ~ disp, data = _)
# or use an anonymous function:
mtcars |> subset(cyl == 4) |> (function(d) lm(mpg ~ disp, data = d))()
mtcars |> subset(cyl == 4) |> (\(d) lm(mpg ~ disp, data = d))()
# or explicitly name the argument(s) before the "one":
mtcars |> subset(cyl == 4) |> lm(formula = mpg ~ disp)

# using the placeholder as the head of an extraction chain:
mtcars |> subset(cyl == 4) |> lm(formula = mpg ~ disp) |> _$coef[[2]]

# the pipe operator is implemented as a syntax transformation:
quote(mtcars |> subset(cyl == 4) |> nrow())

# regular R evaluation semantics apply
stop() |> (function(...) {})() # stop() is not used on RHS so is not evaluated



cleanEx()
nameEx("plot")
### * plot

flush(stderr()); flush(stdout())

### Name: plot
### Title: Generic X-Y Plotting
### Aliases: plot
### Keywords: hplot

### ** Examples

require(stats) # for lowess, rpois, rnorm
require(graphics) # for plot methods
plot(cars)
lines(lowess(cars))

plot(sin, -pi, 2*pi) # see ?plot.function

## Discrete Distribution Plot:
plot(table(rpois(100, 5)), type = "h", col = "red", lwd = 10,
     main = "rpois(100, lambda = 5)")

## Simple quantiles/ECDF, see ecdf() {library(stats)} for a better one:
plot(x <- sort(rnorm(47)), type = "s", main = "plot(x, type = \"s\")")
points(x, cex = .5, col = "dark red")



cleanEx()
nameEx("pmatch")
### * pmatch

flush(stderr()); flush(stdout())

### Name: pmatch
### Title: Partial String Matching
### Aliases: pmatch
### Keywords: character

### ** Examples

pmatch("", "")                             # returns NA
pmatch("m",   c("mean", "median", "mode")) # returns NA
pmatch("med", c("mean", "median", "mode")) # returns 2

pmatch(c("", "ab", "ab"), c("abc", "ab"), duplicates.ok = FALSE)
pmatch(c("", "ab", "ab"), c("abc", "ab"), duplicates.ok = TRUE)
## compare
charmatch(c("", "ab", "ab"), c("abc", "ab"))



cleanEx()
nameEx("polyroot")
### * polyroot

flush(stderr()); flush(stdout())

### Name: polyroot
### Title: Find Zeros of a Real or Complex Polynomial
### Aliases: polyroot
### Keywords: math

### ** Examples

polyroot(c(1, 2, 1))
round(polyroot(choose(8, 0:8)), 11) # guess what!
for (n1 in 1:4) print(polyroot(1:n1), digits = 4)
polyroot(c(1, 2, 1, 0, 0)) # same as the first



cleanEx()
nameEx("pos.to.env")
### * pos.to.env

flush(stderr()); flush(stdout())

### Name: pos.to.env
### Title: Convert Positions in the Search Path to Environments
### Aliases: pos.to.env
### Keywords: utilities

### ** Examples

pos.to.env(1) # R_GlobalEnv
# the next returns the base environment
pos.to.env(length(search()))



cleanEx()
nameEx("pretty")
### * pretty

flush(stderr()); flush(stdout())

### Name: pretty
### Title: Pretty Breakpoints
### Aliases: pretty .pretty pretty.default
### Keywords: dplot

### ** Examples

pretty(1:15)                    # 0  2  4  6  8 10 12 14 16
pretty(1:15, high.u.bias = 2)   # 0  5 10 15
pretty(1:15, n = 4)             # 0  5 10 15
pretty(1:15 * 2)                # 0  5 10 15 20 25 30
pretty(1:20)                    # 0  5 10 15 20
pretty(1:20, n = 2)             # 0 10 20
pretty(1:20, n = 10)            # 0  2  4 ... 20

for(k in 5:11) {
  cat("k=", k, ": "); print(diff(range(pretty(100 + c(0, pi*10^-k)))))}

##-- more bizarre, when  min(x) == max(x):
pretty(pi)

add.names <- function(v) { names(v) <- paste(v); v}
utils::str(lapply(add.names(-10:20), pretty))
## min.n = 0  returns a length-1 vector "if pretty":
utils::str(lapply(add.names(0:20),  pretty, min.n = 0))
sapply(    add.names(0:20),   pretty, min.n = 4)

pretty(1.234e100)
pretty(1001.1001)
pretty(1001.1001, shrink.sml = 0.2)
for(k in -7:3)
  cat("shrink=", formatC(2^k, width = 9),":",
      formatC(pretty(1001.1001, shrink.sml = 2^k), width = 6),"\n")



cleanEx()
nameEx("print")
### * print

flush(stderr()); flush(stdout())

### Name: print
### Title: Print Values
### Aliases: print print.factor print.function print.listof
###   print.simple.list print.Dlist print.table
### Keywords: print

### ** Examples

require(stats)

ts(1:20)  #-- print is the "Default function" --> print.ts(.) is called
for(i in 1:3) print(1:i)

## Printing of factors
attenu$station ## 117 levels -> 'max.levels' depending on width

## ordered factors: levels  "l1 < l2 < .."
esoph$agegp[1:12]
esoph$alcgp[1:12]

## Printing of sparse (contingency) tables
set.seed(521)
t1 <- round(abs(rt(200, df = 1.8)))
t2 <- round(abs(rt(200, df = 1.4)))
table(t1, t2) # simple
print(table(t1, t2), zero.print = ".") # nicer to read

## same for non-integer "table":
T <- table(t2,t1)
T <- T * (1+round(rlnorm(length(T)))/4)
print(T, zero.print = ".") # quite nicer,
print.table(T[,2:8] * 1e9, digits=3, zero.print = ".")
## still slightly inferior to  Matrix::Matrix(T)  for larger T

## Corner cases with empty extents:
table(1, NA) # < table of extent 1 x 0 >



cleanEx()
nameEx("print.dataframe")
### * print.dataframe

flush(stderr()); flush(stdout())

### Name: print.data.frame
### Title: Printing Data Frames
### Aliases: print.data.frame
### Keywords: print

### ** Examples

(dd <- data.frame(x = 1:8, f = gl(2,4), ch = I(letters[1:8])))
     # print() with defaults
print(dd, quote = TRUE, row.names = FALSE)
     # suppresses row.names and quotes all entries



cleanEx()
nameEx("print.default")
### * print.default

flush(stderr()); flush(stdout())

### Name: print.default
### Title: Default Printing
### Aliases: print.default
### Keywords: print

### ** Examples

pi
print(pi, digits = 16)
LETTERS[1:16]
print(LETTERS, quote = FALSE)

M <- cbind(I = 1, matrix(1:10000, ncol = 10,
                         dimnames = list(NULL, LETTERS[1:10])))
utils::head(M)        # makes more sense than
print(M, max = 1000)  # prints 90 rows and a message about omitting 910



cleanEx()
nameEx("prmatrix")
### * prmatrix

flush(stderr()); flush(stdout())

### Name: prmatrix
### Title: Print Matrices, Old-style
### Aliases: prmatrix
### Keywords: print

### ** Examples

prmatrix(m6 <- diag(6), rowlab = rep("", 6), collab = rep("", 6))

chm <- matrix(scan(system.file("help", "AnIndex", package = "splines"),
                   what = ""), , 2, byrow = TRUE)
chm  # uses print.matrix()
prmatrix(chm, collab = paste("Column", 1:3), right = TRUE, quote = FALSE)



cleanEx()
nameEx("proc.time")
### * proc.time

flush(stderr()); flush(stdout())

### Name: proc.time
### Title: Running Time of R
### Aliases: proc.time print.proc_time summary.proc_time
### Keywords: utilities

### ** Examples


cleanEx()
nameEx("prod")
### * prod

flush(stderr()); flush(stdout())

### Name: prod
### Title: Product of Vector Elements
### Aliases: prod
### Keywords: arith

### ** Examples

print(prod(1:7)) == print(gamma(8))



cleanEx()
nameEx("proportions")
### * proportions

flush(stderr()); flush(stdout())

### Name: proportions
### Title: Express Table Entries as Fraction of Marginal Table
### Aliases: proportions prop.table
### Keywords: array

### ** Examples

m <- matrix(1:4, 2)
m
proportions(m, 1)

DF <- as.data.frame(UCBAdmissions)
tbl <- xtabs(Freq ~ Gender + Admit, DF)

proportions(tbl, "Gender")



cleanEx()
nameEx("pushBack")
### * pushBack

flush(stderr()); flush(stdout())

### Name: pushBack
### Title: Push Text Back on to a Connection
### Aliases: pushBack pushBackLength clearPushBack
### Keywords: connection

### ** Examples

zz <- textConnection(LETTERS)
readLines(zz, 2)
pushBack(c("aa", "bb"), zz)
pushBackLength(zz)
readLines(zz, 1)
pushBackLength(zz)
readLines(zz, 1)
readLines(zz, 1)
close(zz)



cleanEx()
nameEx("qr")
### * qr

flush(stderr()); flush(stdout())

### Name: qr
### Title: The QR Decomposition of a Matrix
### Aliases: qr qr.default qr.coef qr.qy qr.qty qr.resid qr.fitted qr.solve
###   is.qr as.qr solve.qr
### Keywords: algebra array

### ** Examples

hilbert <- function(n) { i <- 1:n; 1 / outer(i - 1, i, `+`) }
h9 <- hilbert(9); h9
qr(h9)$rank           #--> only 7
qrh9 <- qr(h9, tol = 1e-10)
qrh9$rank             #--> 9
##-- Solve linear equation system  H %*% x = y :
y <- 1:9/10
x <- qr.solve(h9, y, tol = 1e-10) # or equivalently :
x <- qr.coef(qrh9, y) #-- is == but much better than
                      #-- solve(h9) %*% y
h9 %*% x              # = y


## overdetermined system
A <- matrix(runif(12), 4)
b <- 1:4
qr.solve(A, b) # or solve(qr(A), b)
solve(qr(A, LAPACK = TRUE), b)
# this is a least-squares solution, cf. lm(b ~ 0 + A)

## underdetermined system
A <- matrix(runif(12), 3)
b <- 1:3
qr.solve(A, b)
solve(qr(A, LAPACK = TRUE), b)
# solutions will have one zero, not necessarily the same one



cleanEx()
nameEx("qraux")
### * qraux

flush(stderr()); flush(stdout())

### Name: QR.Auxiliaries
### Title: Reconstruct the Q, R, or X Matrices from a QR Object
### Aliases: qr.X qr.Q qr.R
### Keywords: algebra array

### ** Examples

p <- ncol(x <- LifeCycleSavings[, -1]) # not the 'sr'
qrstr <- qr(x)   # dim(x) == c(n,p)
qrstr $ rank # = 4 = p
Q <- qr.Q(qrstr) # dim(Q) == dim(x)
R <- qr.R(qrstr) # dim(R) == ncol(x)
X <- qr.X(qrstr) # X == x
range(X - as.matrix(x))  # ~ < 6e-12
## X == Q %*% R if there has been no pivoting, as here:
all.equal(unname(X),
          unname(Q %*% R))

# example of pivoting
x <- cbind(int = 1,
           b1 = rep(1:0, each = 3), b2 = rep(0:1, each = 3),
           c1 = rep(c(1,0,0), 2), c2 = rep(c(0,1,0), 2), c3 = rep(c(0,0,1),2))
x # is singular, columns "b2" and "c3" are "extra"
a <- qr(x)
zapsmall(qr.R(a)) # columns are int b1 c1 c2 b2 c3
a$pivot
pivI <- sort.list(a$pivot) # the inverse permutation
all.equal (x,            qr.Q(a) %*% qr.R(a)) # no, no
stopifnot(
 all.equal(x[, a$pivot], qr.Q(a) %*% qr.R(a)),          # TRUE
 all.equal(x           , qr.Q(a) %*% qr.R(a)[, pivI]))  # TRUE too!



cleanEx()
nameEx("quit")
### * quit

flush(stderr()); flush(stdout())

### Name: quit
### Title: Terminate an R Session
### Aliases: quit q .Last .Last.sys
### Keywords: environment

### ** Examples

## Not run: 
##D ## Unix-flavour example
##D .Last <- function() {
##D   graphics.off() # close devices before printing
##D   cat("Now sending PDF graphics to the printer:\n")
##D   system("lpr Rplots.pdf")
##D   cat("bye bye...\n")
##D }
##D quit("yes")
## End(Not run)



cleanEx()
nameEx("range")
### * range

flush(stderr()); flush(stdout())

### Name: range
### Title: Range of Values
### Aliases: range range.default
### Keywords: univar arith

### ** Examples

(r.x <- range(stats::rnorm(100)))
diff(r.x) # the SAMPLE range

x <- c(NA, 1:3, -1:1/0); x
range(x)
range(x, na.rm = TRUE)
range(x, finite = TRUE)



cleanEx()
nameEx("rank")
### * rank

flush(stderr()); flush(stdout())

### Name: rank
### Title: Sample Ranks
### Aliases: rank
### Keywords: univar

### ** Examples

(r1 <- rank(x1 <- c(3, 1, 4, 15, 92)))
x2 <- c(3, 1, 4, 1, 5, 9, 2, 6, 5, 3, 5)
names(x2) <- letters[1:11]
(r2 <- rank(x2)) # ties are averaged

## rank() is "idempotent": rank(rank(x)) == rank(x) :
stopifnot(rank(r1) == r1, rank(r2) == r2)

## ranks without averaging
rank(x2, ties.method= "first")  # first occurrence wins
rank(x2, ties.method= "last")   #  last occurrence wins
rank(x2, ties.method= "random") # ties broken at random
rank(x2, ties.method= "random") # and again

## keep ties ties, no average
(rma <- rank(x2, ties.method= "max"))  # as used classically
(rmi <- rank(x2, ties.method= "min"))  # as in Sports
stopifnot(rma + rmi == round(r2 + r2))

## Comparing all tie.methods:
tMeth <- eval(formals(rank)$ties.method)
rx2 <- sapply(tMeth, function(M) rank(x2, ties.method=M))
cbind(x2, rx2)
## ties.method's does not matter w/o ties:
x <- sample(47)
rx <- sapply(tMeth, function(MM) rank(x, ties.method=MM))
stopifnot(all(rx[,1] == rx))



cleanEx()
nameEx("rapply")
### * rapply

flush(stderr()); flush(stdout())

### Name: rapply
### Title: Recursively Apply a Function to a List
### Aliases: rapply
### Keywords: iteration list

### ** Examples

X <- list(list(a = pi, b = list(c = 1L)), d = "a test")
# the "identity operation":
rapply(X, function(x) x, how = "replace") -> X.; stopifnot(identical(X, X.))
rapply(X, sqrt, classes = "numeric", how = "replace")
rapply(X, deparse, control = "all") # passing extras. argument of deparse()
rapply(X, nchar, classes = "character", deflt = NA_integer_, how = "list")
rapply(X, nchar, classes = "character", deflt = NA_integer_, how = "unlist")
rapply(X, nchar, classes = "character",                      how = "unlist")
rapply(X, log, classes = "numeric", how = "replace", base = 2)

## with expression() / list():
E  <- expression(list(a = pi, b = expression(c = C1 * C2)), d = "a test")
LE <- list(expression(a = pi, b = expression(c = C1 * C2)), d = "a test")
rapply(E, nchar, how="replace") # "expression(c = C1 * C2)" are 23 chars
rapply(E, nchar, classes = "character", deflt = NA_integer_, how = "unlist")
rapply(LE, as.character) # a "pi" | b1 "expression" | b2 "C1 * C2" ..
rapply(LE, nchar)        # (see above)
stopifnot(exprs = {
  identical(E , rapply(E , identity, how = "replace"))
  identical(LE, rapply(LE, identity, how = "replace"))
})



cleanEx()
nameEx("raw")
### * raw

flush(stderr()); flush(stdout())

### Name: raw
### Title: Raw Vectors
### Aliases: raw as.raw is.raw
### Keywords: classes

### ** Examples

xx <- raw(2)
xx[1] <- as.raw(40)     # NB, not just 40.
xx[2] <- charToRaw("A")
xx       ## 28 41   -- raw prints hexadecimals
dput(xx) ## as.raw(c(0x28, 0x41))
as.integer(xx) ## 40 65

x <- "A test string"
(y <- charToRaw(x))
is.vector(y) # TRUE
rawToChar(y)
is.raw(x)
is.raw(y)
stopifnot( charToRaw("\xa3") == as.raw(0xa3) )

isASCII <-  function(txt) all(charToRaw(txt) <= as.raw(127))
isASCII(x)  # true
isASCII("\xa325.63") # false (in Latin-1, this is an amount in UK pounds)



cleanEx()
nameEx("rawConnection")
### * rawConnection

flush(stderr()); flush(stdout())

### Name: rawConnection
### Title: Raw Connections
### Aliases: rawConnection rawConnectionValue
### Keywords: file connection

### ** Examples

zz <- rawConnection(raw(0), "r+") # start with empty raw vector
writeBin(LETTERS, zz)
seek(zz, 0)
readLines(zz) # raw vector has embedded nuls
seek(zz, 0)
writeBin(letters[1:3], zz)
rawConnectionValue(zz)
close(zz)



cleanEx()
nameEx("rawConversion")
### * rawConversion

flush(stderr()); flush(stdout())

### Name: rawConversion
### Title: Convert to or from (Bit/Packed) Raw Vectors
### Aliases: charToRaw rawToChar rawShift rawToBits intToBits packBits
###   numToInts numToBits
### Keywords: classes

### ** Examples

x <- "A test string"
(y <- charToRaw(x))
is.vector(y) # TRUE

rawToChar(y)
rawToChar(y, multiple = TRUE)
(xx <- c(y,  charToRaw("&"), charToRaw(" more")))
rawToChar(xx)

rawShift(y, 1)
rawShift(y,-2)

rawToBits(y)

showBits <- function(r) stats::symnum(as.logical(rawToBits(r)))

z <- as.raw(5)
z ; showBits(z)
showBits(rawShift(z, 1)) # shift to right
showBits(rawShift(z, 2))
showBits(z)
showBits(rawShift(z, -1)) # shift to left
showBits(rawShift(z, -2)) # ..
showBits(rawShift(z, -3)) # shifted off entirely

packBits(as.raw(0:31))
i <- -2:3
stopifnot(exprs = {
  identical(i, packBits(intToBits(i), "integer"))
  identical(packBits(       0:31) ,
            packBits(as.raw(0:31)))
})
str(pBi <- packBits(intToBits(i)))
data.frame(B = matrix(pBi, nrow=6, byrow=TRUE),
           hex = format(as.hexmode(i)), i)


## Look at internal bit representation of ...

## ... of integers :
bitI <- function(x) vapply(as.integer(x), function(x) {
            b <- substr(as.character(rev(intToBits(x))), 2L, 2L)
            paste0(c(b[1L], " ", b[2:32]), collapse = "")
          }, "")
print(bitI(-8:8), width = 35, quote = FALSE)

## ... of double precision numbers in format  'sign exp | mantissa'
## where  1 bit sign  1 <==> "-";
##       11 bit exp   is the base-2 exponent biased by 2^10 - 1 (1023)
##       52 bit mantissa is without the implicit leading '1'
#
## Bit representation  [ sign | exponent | mantissa ] of double prec numbers :

bitC <- function(x) noquote(vapply(as.double(x), function(x) { # split one double
    b <- substr(as.character(rev(numToBits(x))), 2L, 2L)
    paste0(c(b[1L], " ", b[2:12], " | ", b[13:64]), collapse = "")
  }, ""))
bitC(17)
bitC(c(-1,0,1))
bitC(2^(-2:5))
bitC(1+2^-(1:53))# from 0.5 converge to 1

###  numToBits(.)  <==>   intToBits(numToInts(.)) :
d2bI <- function(x) vapply(as.double(x), function(x) intToBits(numToInts(x)), raw(64L))
d2b  <- function(x) vapply(as.double(x), function(x)           numToBits(x) , raw(64L))
set.seed(1)
x <- c(sort(rt(2048, df=1.5)),  2^(-10:10), 1+2^-(1:53))
str(bx <- d2b(x)) # a  64 x 2122  raw matrix
stopifnot( identical(bx, d2bI(x)) )

## Show that  packBits(*, "double")  is the inverse of numToBits() :
packBits(numToBits(pi), type="double")
bitC(2050)
b <- numToBits(2050) 
identical(b, numToBits(packBits(b, type="double")))
pbx <- apply(bx, 2, packBits, type="double")
stopifnot( identical(pbx, x))



cleanEx()
nameEx("readBin")
### * readBin

flush(stderr()); flush(stdout())

### Name: readBin
### Title: Transfer Binary Data To and From Connections
### Aliases: readBin writeBin
### Keywords: file connection

### ** Examples

zzfil <- tempfile("testbin")
zz <- file(zzfil, "wb")
writeBin(1:10, zz)
writeBin(pi, zz, endian = "swap")
writeBin(pi, zz, size = 4)
writeBin(pi^2, zz, size = 4, endian = "swap")
writeBin(pi+3i, zz)
writeBin("A test of a connection", zz)
z <- paste("A very long string", 1:100, collapse = " + ")
writeBin(z, zz)
if(.Machine$sizeof.long == 8 || .Machine$sizeof.longlong == 8)
    writeBin(as.integer(5^(1:10)), zz, size = 8)
if((s <- .Machine$sizeof.longdouble) > 8)
    writeBin((pi/3)^(1:10), zz, size = s)
close(zz)

zz <- file(zzfil, "rb")
readBin(zz, integer(), 4)
readBin(zz, integer(), 6)
readBin(zz, numeric(), 1, endian = "swap")
readBin(zz, numeric(), size = 4)
readBin(zz, numeric(), size = 4, endian = "swap")
readBin(zz, complex(), 1)
readBin(zz, character(), 1)
z2 <- readBin(zz, character(), 1)
if(.Machine$sizeof.long == 8 || .Machine$sizeof.longlong == 8)
    readBin(zz, integer(), 10,  size = 8)
if((s <- .Machine$sizeof.longdouble) > 8)
    readBin(zz, numeric(), 10, size = s)
close(zz)
unlink(zzfil)
stopifnot(z2 == z)

## signed vs unsigned ints
zzfil <- tempfile("testbin")
zz <- file(zzfil, "wb")
x <- as.integer(seq(0, 255, 32))
writeBin(x, zz, size = 1)
writeBin(x, zz, size = 1)
x <- as.integer(seq(0, 60000, 10000))
writeBin(x, zz, size = 2)
writeBin(x, zz, size = 2)
close(zz)
zz <- file(zzfil, "rb")
readBin(zz, integer(), 8, size = 1)
readBin(zz, integer(), 8, size = 1, signed = FALSE)
readBin(zz, integer(), 7, size = 2)
readBin(zz, integer(), 7, size = 2, signed = FALSE)
close(zz)
unlink(zzfil)

## use of raw
z <- writeBin(pi^{1:5}, raw(), size = 4)
readBin(z, numeric(), 5, size = 4)
z <- writeBin(c("a", "test", "of", "character"), raw())
readBin(z, character(), 4)



cleanEx()
nameEx("readChar")
### * readChar

flush(stderr()); flush(stdout())

### Name: readChar
### Title: Transfer Character Strings To and From Connections
### Aliases: readChar writeChar
### Keywords: file connection

### ** Examples

## test fixed-length strings
zzfil <- tempfile("testchar")
zz <- file(zzfil, "wb")
x <- c("a", "this will be truncated", "abc")
nc <- c(3, 10, 3)
writeChar(x, zz, nc, eos = NULL)
writeChar(x, zz, eos = "\r\n")
close(zz)

zz <- file(zzfil, "rb")
readChar(zz, nc)
readChar(zz, nchar(x)+3) # need to read the terminator explicitly
close(zz)
unlink(zzfil)



cleanEx()
nameEx("readLines")
### * readLines

flush(stderr()); flush(stdout())

### Name: readLines
### Title: Read Text Lines from a Connection
### Aliases: readLines
### Keywords: file connection

### ** Examples

fil <- tempfile(fileext = ".data")
cat("TITLE extra line", "2 3 5 7", "", "11 13 17", file = fil,
    sep = "\n")
readLines(fil, n = -1)
unlink(fil) # tidy up

## difference in blocking
fil <- tempfile("test")
cat("123\nabc", file = fil)

con <- file(fil, "r", blocking = FALSE)
readLines(con) # "123"
cat(" def\n", file = fil, append = TRUE)
readLines(con) # gets both
close(con)

unlink(fil) # tidy up

## Not run: 
##D # read a 'Windows Unicode' file
##D A <- readLines(con <- file("Unicode.txt", encoding = "UCS-2LE"))
##D close(con)
##D unique(Encoding(A)) # will most likely be UTF-8
## End(Not run)


cleanEx()
nameEx("readRDS")
### * readRDS

flush(stderr()); flush(stdout())

### Name: readRDS
### Title: Serialization Interface for Single Objects
### Aliases: readRDS saveRDS infoRDS
### Keywords: file connection

### ** Examples

fil <- tempfile("women", fileext = ".rds")
## save a single object to file
saveRDS(women, fil)
## restore it under a different name
women2 <- readRDS(fil)
identical(women, women2)
## or examine the object via a connection, which will be opened as needed.
con <- gzfile(fil)
readRDS(con)
close(con)

## Less convenient ways to restore the object
## which demonstrate compatibility with unserialize()
con <- gzfile(fil, "rb")
identical(unserialize(con), women)
close(con)
con <- gzfile(fil, "rb")
wm <- readBin(con, "raw", n = 1e4) # size is a guess
close(con)
identical(unserialize(wm), women)

## Format compatibility with serialize():
fil2 <- tempfile("women")
con <- file(fil2, "w")
serialize(women, con) # ASCII, uncompressed
close(con)
identical(women, readRDS(fil2))
fil3 <- tempfile("women")
con <- bzfile(fil3, "w")
serialize(women, con) # binary, bzip2-compressed
close(con)
identical(women, readRDS(fil3))

unlink(c(fil, fil2, fil3))



cleanEx()
nameEx("readRenviron")
### * readRenviron

flush(stderr()); flush(stdout())

### Name: readRenviron
### Title: Set Environment Variables from a File
### Aliases: readRenviron
### Keywords: file

### ** Examples
## Not run: 
##D ## re-read a startup file (or read it in a vanilla session)
##D readRenviron("~/.Renviron")
## End(Not run)


cleanEx()
nameEx("readline")
### * readline

flush(stderr()); flush(stdout())

### Name: readline
### Title: Read a Line from the Terminal
### Aliases: readline
### Keywords: utilities

### ** Examples

fun <- function() {
  ANSWER <- readline("Are you a satisfied R user? ")
  ## a better version would check the answer less cursorily, and
  ## perhaps re-prompt
  if (substr(ANSWER, 1, 1) == "n")
    cat("This is impossible.  YOU LIED!\n")
  else
    cat("I knew it.\n")
}
if(interactive()) fun()



cleanEx()
nameEx("reg.finalizer")
### * reg.finalizer

flush(stderr()); flush(stdout())

### Name: reg.finalizer
### Title: Finalization of Objects
### Aliases: reg.finalizer finalizer
### Keywords: programming environment

### ** Examples

f <- function(e) print("cleaning....")
g <- function(x){ e <- environment(); reg.finalizer(e, f) }
g()
invisible(gc()) # trigger cleanup



cleanEx()
nameEx("regmatches")
### * regmatches

flush(stderr()); flush(stdout())

### Name: regmatches
### Title: Extract or Replace Matched Substrings
### Aliases: regmatches regmatches<-
### Keywords: character utilities

### ** Examples

x <- c("A and B", "A, B and C", "A, B, C and D", "foobar")
pattern <- "[[:space:]]*(,|and)[[:space:]]"
## Match data from regexpr()
m <- regexpr(pattern, x)
regmatches(x, m)
regmatches(x, m, invert = TRUE)
## Match data from gregexpr()
m <- gregexpr(pattern, x)
regmatches(x, m)
regmatches(x, m, invert = TRUE)

## Consider
x <- "John (fishing, hunting), Paul (hiking, biking)"
## Suppose we want to split at the comma (plus spaces) between the
## persons, but not at the commas in the parenthesized hobby lists.
## One idea is to "blank out" the parenthesized parts to match the
## parts to be used for splitting, and extract the persons as the
## non-matched parts.
## First, match the parenthesized hobby lists.
m <- gregexpr("\\([^)]*\\)", x)
## Create blank strings with given numbers of characters.
blanks <- function(n) strrep(" ", n)
## Create a copy of x with the parenthesized parts blanked out.
s <- x
regmatches(s, m) <- Map(blanks, lapply(regmatches(s, m), nchar))
s
## Compute the positions of the split matches (note that we cannot call
## strsplit() on x with match data from s).
m <- gregexpr(", *", s)
## And finally extract the non-matched parts.
regmatches(x, m, invert = TRUE)

## regexec() and gregexec() return overlapping ranges because the
## first match is the full match.  This conflicts with regmatches()<-
## and regmatches(..., invert=TRUE).  We can work-around by dropping
## the first match.
drop_first <- function(x) {
    if(!anyNA(x) && all(x > 0)) {
        ml <- attr(x, 'match.length')
        if(is.matrix(x)) x <- x[-1,] else x <- x[-1]
        attr(x, 'match.length') <- if(is.matrix(ml)) ml[-1,] else ml[-1]
    }
    x
}
m <- gregexec("(\\w+) \\(((?:\\w+(?:, )?)+)\\)", x)
regmatches(x, m)
try(regmatches(x, m, invert=TRUE))
regmatches(x, lapply(m, drop_first))
## invert=TRUE loses matrix structure because we are retrieving what
## is in between every sub-match
regmatches(x, lapply(m, drop_first), invert=TRUE)
y <- z <- x
## Notice **list**(...) on the RHS
regmatches(y, lapply(m, drop_first)) <- list(c("<NAME>", "<HOBBY-LIST>"))
y
regmatches(z, lapply(m, drop_first), invert=TRUE) <-
    list(sprintf("<%d>", 1:5))
z

## With `perl = TRUE` and `invert = FALSE` capture group names
## are preserved.  Collect functions and arguments in calls:
NEWS <- head(readLines(file.path(R.home(), 'doc', 'NEWS.2')), 100)
m <- gregexec("(?<fun>\\w+)\\((?<args>[^)]*)\\)", NEWS, perl = TRUE)
y <- regmatches(NEWS, m)
y[[16]]
## Make tabular, adding original line numbers
mdat <- as.data.frame(t(do.call(cbind, y)))
mdat <- cbind(mdat, line=rep(seq_along(y), lengths(y) / ncol(mdat)))
head(mdat)
NEWS[head(mdat[['line']])]



cleanEx()
nameEx("rep")
### * rep

flush(stderr()); flush(stdout())

### Name: rep
### Title: Replicate Elements of Vectors and Lists
### Aliases: rep rep.factor rep.int rep.POSIXct rep.POSIXlt rep.Date
###   rep_len
### Keywords: manip chron

### ** Examples

rep(1:4, 2)
rep(1:4, each = 2)       # not the same.
rep(1:4, c(2,2,2,2))     # same as second.
rep(1:4, c(2,1,2,1))
rep(1:4, each = 2, length.out = 4)    # first 4 only.
rep(1:4, each = 2, length.out = 10)   # 8 integers plus two recycled 1's.
rep(1:4, each = 2, times = 3)         # length 24, 3 complete replications

rep(1, 40*(1-.8)) # length 7 on most platforms
rep(1, 40*(1-.8)+1e-7) # better

## replicate a list
fred <- list(happy = 1:10, name = "squash")
rep(fred, 5)

# date-time objects
x <- .leap.seconds[1:3]
rep(x, 2)
rep(as.POSIXlt(x), rep(2, 3))

## named factor
x <- factor(LETTERS[1:4]); names(x) <- letters[1:4]
x
rep(x, 2)
rep(x, each = 2)
rep.int(x, 2)  # no names
rep_len(x, 10)



cleanEx()
nameEx("rev")
### * rev

flush(stderr()); flush(stdout())

### Name: rev
### Title: Reverse Elements
### Aliases: rev rev.default
### Keywords: manip

### ** Examples

x <- c(1:5, 5:3)
## sort into descending order; first more efficiently:
stopifnot(sort(x, decreasing = TRUE) == rev(sort(x)))
stopifnot(rev(1:7) == 7:1)  #- don't need 'rev' here



cleanEx()
nameEx("rle")
### * rle

flush(stderr()); flush(stdout())

### Name: rle
### Title: Run Length Encoding
### Aliases: rle inverse.rle print.rle
### Keywords: manip

### ** Examples

x <- rev(rep(6:10, 1:5))
rle(x)
## lengths [1:5]  5 4 3 2 1
## values  [1:5] 10 9 8 7 6

z <- c(TRUE, TRUE, FALSE, FALSE, TRUE, FALSE, TRUE, TRUE, TRUE)
rle(z)
rle(as.character(z))
print(rle(z), prefix = "..| ")

N <- integer(0)
stopifnot(x == inverse.rle(rle(x)),
          identical(N, inverse.rle(rle(N))),
          z == inverse.rle(rle(z)))



cleanEx()
nameEx("rm")
### * rm

flush(stderr()); flush(stdout())

### Name: remove
### Title: Remove Objects from a Specified Environment
### Aliases: rm remove
### Keywords: environment

### ** Examples

tmp <- 1:4
## work with tmp  and cleanup
rm(tmp)

## Not run: 
##D ## remove (almost) everything in the working environment.
##D ## You will get no warning, so don't do this unless you are really sure.
##D rm(list = ls())
## End(Not run)


cleanEx()
nameEx("round.POSIXt")
### * round.POSIXt

flush(stderr()); flush(stdout())

### Name: round.POSIXt
### Title: Round / Truncate Date-Time Objects
### Aliases: round.POSIXt trunc.POSIXt round.Date trunc.Date
### Keywords: chron

### ** Examples

round(.leap.seconds + 1000, "hour")
## IGNORE_RDIFF_BEGIN
         trunc(Sys.time(), "day")
(timM <- trunc(Sys.time() -> St, "months")) # shows timezone
(datM <- trunc(Sys.Date() -> Sd, "months"))
(timY <- trunc(St, "years")) # + timezone
(datY <- trunc(Sd, "years"))
## IGNORE_RDIFF_END
stopifnot(inherits(datM, "Date"), inherits(timM, "POSIXt"),
          substring(format(datM), 9,10) == "01", # first of month
          substring(format(datY), 6,10) == "01-01", # Jan 1
          identical(format(datM), format(timM)),
          identical(format(datY), format(timY)))



cleanEx()
nameEx("row")
### * row

flush(stderr()); flush(stdout())

### Name: row
### Title: Row Indexes
### Aliases: row .row
### Keywords: array

### ** Examples

x <- matrix(1:12, 3, 4)
# extract the diagonal of a matrix - more slowly than diag(x)
dx <- x[row(x) == col(x)]
dx

# create an identity 5-by-5 matrix more slowly than diag(n = 5):
x <- matrix(0, nrow = 5, ncol = 5)
x[row(x) == col(x)] <- 1
x

(i34 <- .row(3:4))
stopifnot(identical(i34, .row(c(3,4)))) # 'dim' maybe "double"



cleanEx()
nameEx("row.names")
### * row.names

flush(stderr()); flush(stdout())

### Name: row.names
### Title: Get and Set Row Names for Data Frames
### Aliases: row.names row.names.data.frame row.names.default row.names<-
###   row.names<-.data.frame row.names<-.default .rowNamesDF<-
### Keywords: classes methods

### ** Examples

## To illustrate the note:
df <- data.frame(x = c(TRUE, FALSE, NA, NA), y = c(12, 34, 56, 78))
row.names(df) <- 1 : 4
attr(df, "row.names") #> 1:4
deparse(df) # or dput(df)
##--> c(NA, 4L) : Compact storage, *not* regarded as automatic.

row.names(df) <- NULL
attr(df, "row.names") #> 1:4
deparse(df) # or dput(df) -- shows
##--> c(NA, -4L) : Compact storage, regarded as automatic.



cleanEx()
nameEx("rowsum")
### * rowsum

flush(stderr()); flush(stdout())

### Name: rowsum
### Title: Give Column Sums of a Matrix or Data Frame, Based on a Grouping
###   Variable
### Aliases: rowsum rowsum.default rowsum.data.frame
### Keywords: manip

### ** Examples

require(stats)

x <- matrix(runif(100), ncol = 5)
group <- sample(1:8, 20, TRUE)
(xsum <- rowsum(x, group))
## Slower versions
tapply(x, list(group[row(x)], col(x)), sum)
t(sapply(split(as.data.frame(x), group), colSums))
aggregate(x, list(group), sum)[-1]



cleanEx()
nameEx("sQuote")
### * sQuote

flush(stderr()); flush(stdout())

### Name: sQuote
### Title: Quote Text
### Aliases: sQuote dQuote
### Keywords: character

### ** Examples

op <- options("useFancyQuotes")
paste("argument", sQuote("x"), "must be non-zero")
options(useFancyQuotes = FALSE)
cat("\ndistinguish plain", sQuote("single"), "and",
    dQuote("double"), "quotes\n")
options(useFancyQuotes = TRUE)
cat("\ndistinguish fancy", sQuote("single"), "and",
    dQuote("double"), "quotes\n")
options(useFancyQuotes = "TeX")
cat("\ndistinguish TeX", sQuote("single"), "and",
    dQuote("double"), "quotes\n")
if(l10n_info()$`Latin-1`) {
    options(useFancyQuotes = c("\xab", "\xbb", "\xbf", "?"))
    cat("\n", sQuote("guillemet"), "and",
        dQuote("Spanish question"), "styles\n")
} else if(l10n_info()$`UTF-8`) {
    options(useFancyQuotes = c("\xc2\xab", "\xc2\xbb", "\xc2\xbf", "?"))
    cat("\n", sQuote("guillemet"), "and",
        dQuote("Spanish question"), "styles\n")
}
options(op)



cleanEx()
nameEx("sample")
### * sample

flush(stderr()); flush(stdout())

### Name: sample
### Title: Random Samples and Permutations
### Aliases: sample sample.int
### Keywords: distribution

### ** Examples

x <- 1:12
# a random permutation
sample(x)
# bootstrap resampling -- only if length(x) > 1 !
sample(x, replace = TRUE)

# 100 Bernoulli trials
sample(c(0,1), 100, replace = TRUE)

## More careful bootstrapping --  Consider this when using sample()
## programmatically (i.e., in your function or simulation)!

# sample()'s surprise -- example
x <- 1:10
    sample(x[x >  8]) # length 2
    sample(x[x >  9]) # oops -- length 10!
    sample(x[x > 10]) # length 0

## safer version:
resample <- function(x, ...) x[sample.int(length(x), ...)]
resample(x[x >  8]) # length 2
resample(x[x >  9]) # length 1
resample(x[x > 10]) # length 0

## R 3.0.0 and later
sample.int(1e10, 12, replace = TRUE)
sample.int(1e10, 12) # not that there is much chance of duplicates



cleanEx()
nameEx("save")
### * save

flush(stderr()); flush(stdout())

### Name: save
### Title: Save R Objects
### Aliases: save save.image
### Keywords: file

### ** Examples

## Don't show: 
oldwd <- setwd(tempdir()) # so examples do write there
## End(Don't show)
x <- stats::runif(20)
y <- list(a = 1, b = TRUE, c = "oops")
save(x, y, file = "xy.RData")
save.image() # creating ".RData" in current working directory
unlink("xy.RData")

# set save defaults using option:
options(save.defaults = list(ascii = TRUE, safe = FALSE))
save.image() # creating ".RData"
if(interactive()) withAutoprint({
   file.info(".RData")
   readLines(".RData", n = 7) # first 7 lines; first starts w/ "RDA"..
})
unlink(".RData")
## Don't show: 
setwd(oldwd)
## End(Don't show)



cleanEx()
nameEx("scale")
### * scale

flush(stderr()); flush(stdout())

### Name: scale
### Title: Scaling and Centering of Matrix-like Objects
### Aliases: scale scale.default
### Keywords: array

### ** Examples

require(stats)
x <- matrix(1:10, ncol = 2)
(centered.x <- scale(x, scale = FALSE))
cov(centered.scaled.x <- scale(x)) # all 1



cleanEx()
nameEx("scan")
### * scan

flush(stderr()); flush(stdout())

### Name: scan
### Title: Read Data Values
### Aliases: scan
### Keywords: file connection

### ** Examples

cat("TITLE extra line", "2 3 5 7", "11 13 17", file = "ex.data", sep = "\n")
pp <- scan("ex.data", skip = 1, quiet = TRUE)
scan("ex.data", skip = 1)
scan("ex.data", skip = 1, nlines = 1) # only 1 line after the skipped one
scan("ex.data", what = list("","","")) # flush is F -> read "7"
scan("ex.data", what = list("","",""), flush = TRUE)
unlink("ex.data") # tidy up

## "inline" usage
scan(text = "1 2 3")




cleanEx()
nameEx("search")
### * search

flush(stderr()); flush(stdout())

### Name: search
### Title: Give Search Path for R Objects
### Aliases: search searchpaths
### Keywords: data

### ** Examples

search()
searchpaths()



cleanEx()
nameEx("seq.Date")
### * seq.Date

flush(stderr()); flush(stdout())

### Name: seq.Date
### Title: Generate Regular Sequences of Dates
### Aliases: seq.Date
### Keywords: manip chron

### ** Examples

## first days of years
seq(as.Date("1910/1/1"), as.Date("1999/1/1"), "years")
## by month
seq(as.Date("2000/1/1"), by = "month", length.out = 12)
## quarters
seq(as.Date("2000/1/1"), as.Date("2003/1/1"), by = "quarter")

## find all 7th of the month between two dates, the last being a 7th.
st <- as.Date("1998-12-17")
en <- as.Date("2000-1-7")
ll <- seq(en, st, by = "-1 month")
rev(ll[ll > st & ll < en])



cleanEx()
nameEx("seq.POSIXt")
### * seq.POSIXt

flush(stderr()); flush(stdout())

### Name: seq.POSIXt
### Title: Generate Regular Sequences of Times
### Aliases: seq.POSIXt
### Keywords: manip chron

### ** Examples

## first days of years
seq(ISOdate(1910,1,1), ISOdate(1999,1,1), "years")
## by month
seq(ISOdate(2000,1,1), by = "month", length.out = 12)
seq(ISOdate(2000,1,31), by = "month", length.out = 4)
## quarters
seq(ISOdate(1990,1,1), ISOdate(2000,1,1), by = "quarter") # or "3 months"
## days vs DSTdays: use c() to lose the time zone.
seq(c(ISOdate(2000,3,20)), by = "day", length.out = 10)
seq(c(ISOdate(2000,3,20)), by = "DSTday", length.out = 10)
seq(c(ISOdate(2000,3,20)), by = "7 DSTdays", length.out = 4)



cleanEx()
nameEx("seq")
### * seq

flush(stderr()); flush(stdout())

### Name: seq
### Title: Sequence Generation
### Aliases: seq seq.default seq.int seq_along seq_len
### Keywords: manip

### ** Examples

seq(0, 1, length.out = 11)
seq(stats::rnorm(20)) # effectively 'along'
seq(1, 9, by = 2)     # matches 'end'
seq(1, 9, by = pi)    # stays below 'end'
seq(1, 6, by = 3)
seq(1.575, 5.125, by = 0.05)
seq(17) # same as 1:17, or even better seq_len(17)



cleanEx()
nameEx("sequence")
### * sequence

flush(stderr()); flush(stdout())

### Name: sequence
### Title: Create A Vector of Sequences
### Aliases: sequence sequence.default
### Keywords: manip

### ** Examples

sequence(c(3, 2)) # the concatenated sequences 1:3 and 1:2.
#> [1] 1 2 3 1 2
sequence(c(3, 2), from=2L)
#> [1] 2 3 4 2 3
sequence(c(3, 2), from=2L, by=2L)
#> [1] 2 4 6 2 4
sequence(c(3, 2), by=c(-1L, 1L))
#> [1] 1 0 -1 1 2



cleanEx()
nameEx("serialize")
### * serialize

flush(stderr()); flush(stdout())

### Name: serialize
### Title: Simple Serialization Interface
### Aliases: serialize unserialize
### Keywords: file connection

### ** Examples

x <- serialize(list(1,2,3), NULL)
unserialize(x)

## see also the examples for saveRDS



cleanEx()
nameEx("sets")
### * sets

flush(stderr()); flush(stdout())

### Name: sets
### Title: Set Operations
### Aliases: union intersect setdiff is.element setequal intersection
### Keywords: misc

### ** Examples

(x <- c(sort(sample(1:20, 9)), NA))
(y <- c(sort(sample(3:23, 7)), NA))
union(x, y)
intersect(x, y)
setdiff(x, y)
setdiff(y, x)
setequal(x, y)

## True for all possible x & y :
setequal( union(x, y),
          c(setdiff(x, y), intersect(x, y), setdiff(y, x)))

is.element(x, y) # length 10
is.element(y, x) # length  8



cleanEx()
nameEx("shQuote")
### * shQuote

flush(stderr()); flush(stdout())

### Name: shQuote
### Title: Quote Strings for Use in OS Shells
### Aliases: shQuote
### Keywords: utilities

### ** Examples

test <- "abc$def`gh`i\\j"
cat(shQuote(test), "\n")
## Not run: system(paste("echo", shQuote(test)))
test <- "don't do it!"
cat(shQuote(test), "\n")

tryit <- paste("use the", sQuote("-c"), "switch\nlike this")
cat(shQuote(tryit), "\n")
## Not run: system(paste("echo", shQuote(tryit)))
cat(shQuote(tryit, type = "csh"), "\n")

## Windows-only example, assuming cmd.exe:
perlcmd <- 'print "Hello World\\n";'
## Not run: 
##D shell(shQuote(paste("perl -e", 
##D                     shQuote(perlcmd, type = "cmd")),
##D               type = "cmd2"))
## End(Not run)



cleanEx()
nameEx("showConnections")
### * showConnections

flush(stderr()); flush(stdout())

### Name: showConnections
### Title: Display Connections
### Aliases: showConnections getConnection getAllConnections
###   closeAllConnections stdin stdout stderr nullfile isatty
### Keywords: connection

### ** Examples

showConnections(all = TRUE)
## Not run: 
##D textConnection(letters)
##D # oops, I forgot to record that one
##D showConnections()
##D #  class     description      mode text   isopen   can read can write
##D #3 "letters" "textConnection" "r"  "text" "opened" "yes"    "no"
##D mycon <- getConnection(3)
## End(Not run)

c(isatty(stdin()), isatty(stdout()), isatty(stderr()))



cleanEx()
nameEx("sign")
### * sign

flush(stderr()); flush(stdout())

### Name: sign
### Title: Sign Function
### Aliases: sign
### Keywords: arith

### ** Examples

sign(pi)    # == 1
sign(-2:3)  # -1 -1 0 1 1 1



cleanEx()
nameEx("sink")
### * sink

flush(stderr()); flush(stdout())

### Name: sink
### Title: Send R Output to a File
### Aliases: sink sink.number
### Keywords: file connection

### ** Examples

sink("sink-examp.txt")
i <- 1:10
outer(i, i)
sink()
## Don't show: 
unlink("sink-examp.txt")
## End(Don't show)


cleanEx()
nameEx("slice.index")
### * slice.index

flush(stderr()); flush(stdout())

### Name: slice.index
### Title: Slice Indexes in an Array
### Aliases: slice.index
### Keywords: array

### ** Examples

x <- array(1 : 24, c(2, 3, 4))
slice.index(x, 2)
slice.index(x, c(1, 3))
## When slicing by dimensions 1 and 3, slice index 5 is obtained for
## dimension 1 has value 1 and dimension 3 has value 3 (see above):
which(slice.index(x, c(1, 3)) == 5, arr.ind = TRUE)



cleanEx()
nameEx("socketSelect")
### * socketSelect

flush(stderr()); flush(stdout())

### Name: socketSelect
### Title: Wait on Socket Connections
### Aliases: socketSelect
### Keywords: connection

### ** Examples

## Not run: 
##D ## test whether socket connection s is available for writing or reading
##D socketSelect(list(s, s), c(TRUE, FALSE), timeout = 0)
## End(Not run)



cleanEx()
nameEx("solve")
### * solve

flush(stderr()); flush(stdout())

### Name: solve
### Title: Solve a System of Equations
### Aliases: solve solve.default
### Keywords: algebra

### ** Examples

hilbert <- function(n) { i <- 1:n; 1 / outer(i - 1, i, `+`) }
h8 <- hilbert(8); h8
sh8 <- solve(h8)
round(sh8 %*% h8, 3)

A <- hilbert(4)
A[] <- as.complex(A)
## might not be supported on all platforms
try(solve(A))



cleanEx()
nameEx("sort")
### * sort

flush(stderr()); flush(stdout())

### Name: sort
### Title: Sorting or Ordering Vectors
### Aliases: sort sort.default sort.POSIXlt sort.int
### Keywords: univar manip arith

### ** Examples

require(stats)

x <- swiss$Education[1:25]
x; sort(x); sort(x, partial = c(10, 15))

## illustrate 'stable' sorting (of ties):
sort(c(10:3, 2:12), method = "shell", index.return = TRUE) # is stable
## $x : 2  3  3  4  4  5  5  6  6  7  7  8  8  9  9 10 10 11 12
## $ix: 9  8 10  7 11  6 12  5 13  4 14  3 15  2 16  1 17 18 19
sort(c(10:3, 2:12), method = "quick", index.return = TRUE) # is not
## $x : 2  3  3  4  4  5  5  6  6  7  7  8  8  9  9 10 10 11 12
## $ix: 9 10  8  7 11  6 12  5 13  4 14  3 15 16  2 17  1 18 19

x <- c(1:3, 3:5, 10)
is.unsorted(x)                  # FALSE: is sorted
is.unsorted(x, strictly = TRUE) # TRUE : is not (and cannot be)
                                # sorted strictly
## Not run: 
##D ## Small speed comparison simulation:
##D N <- 2000
##D Sim <- 20
##D rep <- 1000 # << adjust to your CPU
##D c1 <- c2 <- numeric(Sim)
##D for(is in seq_len(Sim)){
##D   x <- rnorm(N)
##D   c1[is] <- system.time(for(i in 1:rep) sort(x, method = "shell"))[1]
##D   c2[is] <- system.time(for(i in 1:rep) sort(x, method = "quick"))[1]
##D   stopifnot(sort(x, method = "shell") == sort(x, method = "quick"))
##D }
##D rbind(ShellSort = c1, QuickSort = c2)
##D cat("Speedup factor of quick sort():\n")
##D summary({qq <- c1 / c2; qq[is.finite(qq)]})
##D 
##D ## A larger test
##D x <- rnorm(1e7)
##D system.time(x1 <- sort(x, method = "shell"))
##D system.time(x2 <- sort(x, method = "quick"))
##D system.time(x3 <- sort(x, method = "radix"))
##D stopifnot(identical(x1, x2))
##D stopifnot(identical(x1, x3))
## End(Not run)


cleanEx()
nameEx("source")
### * source

flush(stderr()); flush(stdout())

### Name: source
### Title: Read R Code from a File, a Connection or Expressions
### Aliases: source withAutoprint
### Keywords: file programming connection

### ** Examples

someCond <- 7 > 6
## want an if-clause to behave "as top level" wrt auto-printing :
## (all should look "as if on top level", e.g. non-assignments should print:)
if(someCond) withAutoprint({
   x <- 1:12
   x-1
   (y <- (x-5)^2)
   z <- y
   z - 10
})

## If you want to source() a bunch of files, something like
## the following may be useful:
 sourceDir <- function(path, trace = TRUE, ...) {
    op <- options(); on.exit(options(op)) # to reset after each 
    for (nm in list.files(path, pattern = "[.][RrSsQq]$")) {
       if(trace) cat(nm,":")
       source(file.path(path, nm), ...)
       if(trace) cat("\n")
       options(op)
    }
 }

suppressWarnings( rm(x,y) ) # remove 'x' or 'y' from global env
withAutoprint({ x <- 1:2; cat("x=",x,"\n"); y <- x^2 })
## x and y now exist:
stopifnot(identical(x, 1:2), identical(y, x^2))

withAutoprint({ formals(sourceDir); body(sourceDir) },
              max.deparse.length = 20, verbose = TRUE)



cleanEx()
nameEx("split")
### * split

flush(stderr()); flush(stdout())

### Name: split
### Title: Divide into Groups and Reassemble
### Aliases: split split.default split.data.frame split<- split<-.default
###   split<-.data.frame unsplit
### Keywords: category

### ** Examples

require(stats); require(graphics)
n <- 10; nn <- 100
g <- factor(round(n * runif(n * nn)))
x <- rnorm(n * nn) + sqrt(as.numeric(g))
xg <- split(x, g)
boxplot(xg, col = "lavender", notch = TRUE, varwidth = TRUE)
sapply(xg, length)
sapply(xg, mean)

### Calculate 'z-scores' by group (standardize to mean zero, variance one)
z <- unsplit(lapply(split(x, g), scale), g)

# or

zz <- x
split(zz, g) <- lapply(split(x, g), scale)

# and check that the within-group std dev is indeed one
tapply(z, g, sd)
tapply(zz, g, sd)


### data frame variation

## Notice that assignment form is not used since a variable is being added

g <- airquality$Month
l <- split(airquality, g)

## Alternative using a formula
identical(l, split(airquality, ~ Month))

l <- lapply(l, transform, Oz.Z = scale(Ozone))
aq2 <- unsplit(l, g)
head(aq2)
with(aq2, tapply(Oz.Z,  Month, sd, na.rm = TRUE))


### Split a matrix into a list by columns
ma <- cbind(x = 1:10, y = (-4:5)^2)
split(ma, col(ma))

split(1:10, 1:2)



cleanEx()
nameEx("sprintf")
### * sprintf

flush(stderr()); flush(stdout())

### Name: sprintf
### Title: Use C-style String Formatting Commands
### Aliases: sprintf gettextf
### Keywords: print character

### ** Examples

## be careful with the format: most things in R are floats
## only integer-valued reals get coerced to integer.

sprintf("%s is %f feet tall\n", "Sven", 7.1)      # OK
try(sprintf("%s is %i feet tall\n", "Sven", 7.1)) # not OK
    sprintf("%s is %i feet tall\n", "Sven", 7  )  # OK

## use a literal % :

sprintf("%.0f%% said yes (out of a sample of size %.0f)", 66.666, 3)

## various formats of pi :

sprintf("%f", pi)
sprintf("%.3f", pi)
sprintf("%1.0f", pi)
sprintf("%5.1f", pi)
sprintf("%05.1f", pi)
sprintf("%+f", pi)
sprintf("% f", pi)
sprintf("%-10f", pi) # left justified
sprintf("%e", pi)
sprintf("%E", pi)
sprintf("%g", pi)
sprintf("%g",   1e6 * pi) # -> exponential
sprintf("%.9g", 1e6 * pi) # -> "fixed"
sprintf("%G", 1e-6 * pi)

## no truncation:
sprintf("%1.f", 101)

## re-use one argument three times, show difference between %x and %X
xx <- sprintf("%1$d %1$x %1$X", 0:15)
xx <- matrix(xx, dimnames = list(rep("", 16), "%d%x%X"))
noquote(format(xx, justify = "right"))

## More sophisticated:

sprintf("min 10-char string '%10s'",
        c("a", "ABC", "and an even longer one"))


n <- 1:18
sprintf(paste0("e with %2d digits = %.", n, "g"), n, exp(1))

## Using arguments out of order
sprintf("second %2$1.0f, first %1$5.2f, third %3$1.0f", pi, 2, 3)

## Using asterisk for width or precision
sprintf("precision %.*f, width '%*.3f'", 3, pi, 8, pi)

## Asterisk and argument re-use, 'e' example reiterated:
sprintf("e with %1$2d digits = %2$.*1$g", n, exp(1))

## re-cycle arguments
sprintf("%s %d", "test", 1:3)

## binary output showing rounding/representation errors
x <- seq(0, 1.0, 0.1); y <- c(0,.1,.2,.3,.4,.5,.6,.7,.8,.9,1)
cbind(x, sprintf("%a", x), sprintf("%a", y))



cleanEx()
nameEx("srcfile")
### * srcfile

flush(stderr()); flush(stdout())

### Name: srcfile
### Title: References to Source Files and Code
### Aliases: srcfile srcfilecopy getSrcLines srcref srcfile-class
###   srcfilecopy-class srcref-class print.srcfile summary.srcfile
###   open.srcfile open.srcfilecopy close.srcfile print.srcref
###   summary.srcref as.character.srcref .isOpen srcfilealias-class
###   srcfilealias open.srcfilealias close.srcfilealias
### Keywords: debugging utilities

### ** Examples


cleanEx()
nameEx("startsWith")
### * startsWith

flush(stderr()); flush(stdout())

### Encoding: UTF-8

### Name: startsWith
### Title: Does String Start or End With Another String?
### Aliases: endsWith startsWith
### Keywords: character utilities

### ** Examples

startsWith(search(), "package:") # typically at least two FALSE, nowadays often three

x1 <- c("Foobar", "bla bla", "something", "another", "blu", "brown",
        "blau blüht der Enzian")# non-ASCII
x2 <- cbind(
      startsWith(x1, "b"),
      startsWith(x1, "bl"),
      startsWith(x1, "bla"),
        endsWith(x1, "n"),
        endsWith(x1, "an"))
rownames(x2) <- x1; colnames(x2) <- c("b", "b1", "bla", "n", "an")
x2

## Non-equivalence in case of missing values in 'x', see Details:
x <- c("all", "but", NA_character_)
cbind(startsWith(x, "a"),
      substring(x, 1L, 1L) == "a",
      grepl("^a", x))



cleanEx()
nameEx("stop")
### * stop

flush(stderr()); flush(stdout())

### Name: stop
### Title: Stop Function Execution
### Aliases: stop geterrmessage
### Keywords: environment programming error

### ** Examples

iter <- 12
try(if(iter > 10) stop("too many iterations"))

tst1 <- function(...) stop("dummy error")
try(tst1(1:10, long, calling, expression))

tst2 <- function(...) stop("dummy error", call. = FALSE)
try(tst2(1:10, longcalling, expression, but.not.seen.in.Error))



cleanEx()
nameEx("stopifnot")
### * stopifnot

flush(stderr()); flush(stdout())

### Name: stopifnot
### Title: Ensure the Truth of R Expressions
### Aliases: stopifnot
### Keywords: environment programming error

### ** Examples

## NB: Some of these examples are expected to produce an error. To
##     prevent them from terminating a run with example() they are
##     piped into a call to try().

stopifnot(1 == 1, all.equal(pi, 3.14159265), 1 < 2) # all TRUE

m <- matrix(c(1,3,3,1), 2, 2)
stopifnot(m == t(m), diag(m) == rep(1, 2)) # all(.) |=>  TRUE

stopifnot(length(10)) |> try() # gives an error: '1' is *not* TRUE
## even when   if(1) "ok"   works

stopifnot(all.equal(pi, 3.141593),  2 < 2, (1:10 < 12), "a" < "b") |> try()
## More convenient for interactive "line by line" evaluation:
stopifnot(exprs = {
  all.equal(pi, 3.1415927)
  2 < 2
  1:10 < 12
  "a" < "b"
}) |> try()

eObj <- expression(2 < 3, 3 <= 3:6, 1:10 < 2)
stopifnot(exprObject = eObj) |> try()
stopifnot(exprObject = quote(3 == 3))
stopifnot(exprObject = TRUE)


# long all.equal() error messages are abbreviated:
stopifnot(all.equal(rep(list(pi),4), list(3.1, 3.14, 3.141, 3.1415))) |> try()

# The default error message can be overridden to be more informative:
m[1,2] <- 12
stopifnot("m must be symmetric"= m == t(m)) |> try()
#=> Error: m must be symmetric

##' warnifnot(): a "only-warning" version of stopifnot()
##'   {Yes, learn how to use do.call(substitute, ...) in a powerful manner !!}
warnifnot <- stopifnot ; N <- length(bdy <- body(warnifnot))
bdy        <- do.call(substitute, list(bdy,   list(stopifnot = quote(warnifnot))))
bdy[[N-1]] <- do.call(substitute, list(bdy[[N-1]], list(stop = quote(warning))))
body(warnifnot) <- bdy
warnifnot(1 == 1, 1 < 2, 2 < 2) # => warns " 2 < 2 is not TRUE  "
warnifnot(exprs = {
    1 == 1
    3 < 3  # => warns "3 < 3 is not TRUE"
})



cleanEx()
nameEx("strptime")
### * strptime

flush(stderr()); flush(stdout())

### Name: strptime
### Title: Date-time Conversion Functions to and from Character
### Aliases: format.POSIXct format.POSIXlt strftime strptime
###   as.character.POSIXt
### Keywords: utilities chron

### ** Examples
## read in date info in format 'ddmmmyyyy'
## This will give NA(s) in some non-English locales; setting the C locale
## as in the commented lines will overcome this on most systems.
## lct <- Sys.getlocale("LC_TIME"); Sys.setlocale("LC_TIME", "C")
x <- c("1jan1960", "2jan1960", "31mar1960", "30jul1960")
z <- strptime(x, "%d%b%Y")
## Sys.setlocale("LC_TIME", lct)
(chz <- as.character(z)) # same w/o TZ
## *here* (but not in general), the same as format():
stopifnot(exprs = {
     identical(chz, format(z))
     grepl("^1960-0[137]-[03][012]$", chz[!is.na(z)])
})

## read in date/time info in format 'm/d/y h:m:s'
dates <- c("02/27/92", "02/27/92", "01/14/92", "02/28/92", "02/01/92")
times <- c("23:03:20", "22:29:56", "01:03:30", "18:21:03", "16:56:26")
x <- paste(dates, times)
z2 <- strptime(x, "%m/%d/%y %H:%M:%S")
## *here* (but not in general), the same as format():
stopifnot(identical(format(z2), as.character(z2)))

## time with fractional seconds
z3 <- strptime("20/2/06 11:16:16.683", "%d/%m/%y %H:%M:%OS") ## No test: 
##D z3 # prints without fractional seconds by default, digits.sec = NULL ("= 0")
## End(No test)
op <- options(digits.secs = 3)
as.character(z3) # ditto
options(op)

## time zone names are not portable, but 'EST5EDT' comes pretty close.
z4 <- strptime(c("2006-01-08 10:07:52", "2006-08-07 19:33:02"),
               "%Y-%m-%d %H:%M:%S", tz = "EST5EDT")
attr(z4, "tzone")
as.character(z4)
z4$sec[2] <- pi # "very" fractional seconds
as.character(z4) # shows full precision
format(z4) # no fractional sec
format(z4, digits=8) # shows only 6  (hard-wired maximum)
format(z4, digits=4)


## An RFC 5322 header (Eastern Canada, during DST)
## In a non-English locale the commented lines may be needed.
## Non-finite date-times :
format(as.POSIXct(Inf)) # "Inf"  (was  NA  in R <= 4.1.x)
format(as.POSIXlt(c(-Inf,Inf,NaN,NA))) # were all NA



cleanEx()
nameEx("strrep")
### * strrep

flush(stderr()); flush(stdout())

### Name: strrep
### Title: Repeat the Elements of a Character Vector
### Aliases: strrep
### Keywords: character

### ** Examples

strrep("ABC", 2)
strrep(c("A", "B", "C"), 1 : 3)
## Create vectors with the given numbers of spaces:
strrep(" ", 1 : 5)



cleanEx()
nameEx("strsplit")
### * strsplit

flush(stderr()); flush(stdout())

### Name: strsplit
### Title: Split the Elements of a Character Vector
### Aliases: strsplit
### Keywords: character

### ** Examples

noquote(strsplit("A text I want to display with spaces", NULL)[[1]])

x <- c(as = "asfef", qu = "qwerty", "yuiop[", "b", "stuff.blah.yech")
# split x on the letter e
strsplit(x, "e")

unlist(strsplit("a.b.c", "."))
## [1] "" "" "" "" ""
## Note that 'split' is a regexp!
## If you really want to split on '.', use
unlist(strsplit("a.b.c", "[.]"))
## [1] "a" "b" "c"
## or
unlist(strsplit("a.b.c", ".", fixed = TRUE))

## a useful function: rev() for strings
strReverse <- function(x)
        sapply(lapply(strsplit(x, NULL), rev), paste, collapse = "")
strReverse(c("abc", "Statistics"))

## get the first names of the members of R-core
a <- readLines(file.path(R.home("doc"),"AUTHORS"))[-(1:8)]
a <- a[(0:2)-length(a)]
(a <- sub(" .*","", a))
# and reverse them
strReverse(a)

## Note that final empty strings are not produced:
strsplit(paste(c("", "a", ""), collapse="#"), split="#")[[1]]
# [1] ""  "a"
## and also an empty string is only produced before a definite match:
strsplit("", " ")[[1]]    # character(0)
strsplit(" ", " ")[[1]]   # [1] ""



cleanEx()
nameEx("strtoi")
### * strtoi

flush(stderr()); flush(stdout())

### Name: strtoi
### Title: Convert Strings to Integers
### Aliases: strtoi
### Keywords: classes character utilities

### ** Examples

strtoi(c("0xff", "077", "123"))
strtoi(c("ffff", "FFFF"), 16L)
strtoi(c("177", "377"), 8L)



cleanEx()
nameEx("strtrim")
### * strtrim

flush(stderr()); flush(stdout())

### Name: strtrim
### Title: Trim Character Strings to Specified Display Widths
### Aliases: strtrim
### Keywords: character utilities

### ** Examples

strtrim(c("abcdef", "abcdef", "abcdef"), c(1,5,10))



cleanEx()
nameEx("structure")
### * structure

flush(stderr()); flush(stdout())

### Name: structure
### Title: Attribute Specification
### Aliases: structure
### Keywords: attribute manip

### ** Examples

structure(1:6, dim = 2:3)



cleanEx()
nameEx("strwrap")
### * strwrap

flush(stderr()); flush(stdout())

### Name: strwrap
### Title: Wrap Character Strings to Format Paragraphs
### Aliases: strwrap
### Keywords: character

### ** Examples

## Read in file 'THANKS'.
x <- paste(readLines(file.path(R.home("doc"), "THANKS")), collapse = "\n")
## Split into paragraphs and remove the first three ones
x <- unlist(strsplit(x, "\n[ \t\n]*\n"))[-(1:3)]
## Join the rest
x <- paste(x, collapse = "\n\n")
## Now for some fun:
writeLines(strwrap(x, width = 60))
writeLines(strwrap(x, width = 60, indent = 5))
writeLines(strwrap(x, width = 60, exdent = 5))
writeLines(strwrap(x, prefix = "THANKS> "))

## Note that messages are wrapped AT the target column indicated by
## 'width' (and not beyond it).
## From an R-devel posting by J. Hosking <jh910@juno.com>.
x <- paste(sapply(sample(10, 100, replace = TRUE),
           function(x) substring("aaaaaaaaaa", 1, x)), collapse = " ")
sapply(10:40,
       function(m)
       c(target = m, actual = max(nchar(strwrap(x, m)))))



cleanEx()
nameEx("subset")
### * subset

flush(stderr()); flush(stdout())

### Name: subset
### Title: Subsetting Vectors, Matrices and Data Frames
### Aliases: subset subset.default subset.matrix subset.data.frame
### Keywords: manip

### ** Examples

subset(airquality, Temp > 80, select = c(Ozone, Temp))
subset(airquality, Day == 1, select = -Temp)
subset(airquality, select = Ozone:Wind)

with(airquality, subset(Ozone, Temp > 80))

## sometimes requiring a logical 'subset' argument is a nuisance
nm <- rownames(state.x77)
start_with_M <- nm %in% grep("^M", nm, value = TRUE)
subset(state.x77, start_with_M, Illiteracy:Murder)
# but in recent versions of R this can simply be
subset(state.x77, grepl("^M", nm), Illiteracy:Murder)



cleanEx()
nameEx("substitute")
### * substitute

flush(stderr()); flush(stdout())

### Name: substitute
### Title: Substituting and Quoting Expressions
### Aliases: substitute quote enquote
### Keywords: programming data

### ** Examples

require(graphics)
(s.e <- substitute(expression(a + b), list(a = 1)))  #> expression(1 + b)
(s.s <- substitute( a + b,            list(a = 1)))  #> 1 + b
c(mode(s.e), typeof(s.e)) #  "call", "language"
c(mode(s.s), typeof(s.s)) #   (the same)
# but:
(e.s.e <- eval(s.e))          #>  expression(1 + b)
c(mode(e.s.e), typeof(e.s.e)) #  "expression", "expression"

substitute(x <- x + 1, list(x = 1)) # nonsense

myplot <- function(x, y)
    plot(x, y, xlab = deparse1(substitute(x)),
               ylab = deparse1(substitute(y)))

## Simple examples about lazy evaluation, etc:

f1 <- function(x, y = x)             { x <- x + 1; y }
s1 <- function(x, y = substitute(x)) { x <- x + 1; y }
s2 <- function(x, y) { if(missing(y)) y <- substitute(x); x <- x + 1; y }
a <- 10
f1(a)  # 11
s1(a)  # 11
s2(a)  # a
typeof(s2(a))  # "symbol"



cleanEx()
nameEx("substr")
### * substr

flush(stderr()); flush(stdout())

### Name: substr
### Title: Substrings of a Character Vector
### Aliases: substr substring substr<- substring<-
### Keywords: character

### ** Examples

substr("abcdef", 2, 4)
substring("abcdef", 1:6, 1:6)
## strsplit() is more efficient ...

substr(rep("abcdef", 4), 1:4, 4:5)
x <- c("asfef", "qwerty", "yuiop[", "b", "stuff.blah.yech")
substr(x, 2, 5)
substring(x, 2, 4:6)

X <- x
names(X) <- LETTERS[seq_along(x)]
comment(X) <- noquote("is a named vector")
str(aX <- attributes(X))
substring(x, 2) <- c("..", "+++")
substring(X, 2) <- c("..", "+++")
X
stopifnot(x == X, identical(aX, attributes(X)), nzchar(comment(X)))



cleanEx()
nameEx("sum")
### * sum

flush(stderr()); flush(stdout())

### Name: sum
### Title: Sum of Vector Elements
### Aliases: sum
### Keywords: arith

### ** Examples

## Pass a vector to sum, and it will add the elements together.
sum(1:5)

## Pass several numbers to sum, and it also adds the elements.
sum(1, 2, 3, 4, 5)

## In fact, you can pass vectors into several arguments, and everything gets added.
sum(1:2, 3:5)

## If there are missing values, the sum is unknown, i.e., also missing, ....
sum(1:5, NA)
## ... unless  we exclude missing values explicitly:
sum(1:5, NA, na.rm = TRUE)



cleanEx()
nameEx("summary")
### * summary

flush(stderr()); flush(stdout())

### Name: summary
### Title: Object Summaries
### Aliases: summary summary.default summary.data.frame summary.factor
###   summary.matrix format.summaryDefault print.summaryDefault
### Keywords: methods

### ** Examples

summary(attenu, digits = 4) #-> summary.data.frame(...), default precision
summary(attenu $ station, maxsum = 20) #-> summary.factor(...)

lst <- unclass(attenu$station) > 20 # logical with NAs
## summary.default() for logicals -- different from *.factor:
summary(lst)
summary(as.factor(lst))



cleanEx()
nameEx("svd")
### * svd

flush(stderr()); flush(stdout())

### Name: svd
### Title: Singular Value Decomposition of a Matrix
### Aliases: svd La.svd
### Keywords: algebra array

### ** Examples

hilbert <- function(n) { i <- 1:n; 1 / outer(i - 1, i, `+`) }
X <- hilbert(9)[, 1:6]
(s <- svd(X))
D <- diag(s$d)
s$u %*% D %*% t(s$v) #  X = U D V'
t(s$u) %*% X %*% s$v #  D = U' X V



cleanEx()
nameEx("sweep")
### * sweep

flush(stderr()); flush(stdout())

### Name: sweep
### Title: Sweep out Array Summaries
### Aliases: sweep
### Keywords: array iteration

### ** Examples

require(stats) # for median
med.att <- apply(attitude, 2, median)
sweep(data.matrix(attitude), 2, med.att)  # subtract the column medians

## More sweeping:
A <- array(1:24, dim = 4:2)

## no warnings in normal use
sweep(A, 1, 5)
(A.min <- apply(A, 1, min))  # == 1:4
sweep(A, 1, A.min)
sweep(A, 1:2, apply(A, 1:2, median))

## warnings when mismatch
sweep(A, 1, 1:3)  # STATS does not recycle
sweep(A, 1, 6:1)  # STATS is longer

## exact recycling:
sweep(A, 1, 1:2)  # no warning
sweep(A, 1, as.array(1:2))  # warning

## Using named dimnames

dimnames(A) <- list(fee=1:4, fie=1:3, fum=1:2)

mn_fum_fie <- apply(A, c("fum", "fie"), mean)
mn_fum_fie
sweep(A, c("fum", "fie"), mn_fum_fie)



cleanEx()
nameEx("switch")
### * switch

flush(stderr()); flush(stdout())

### Name: switch
### Title: Select One of a List of Alternatives
### Aliases: switch
### Keywords: programming

### ** Examples

require(stats)
centre <- function(x, type) {
  switch(type,
         mean = mean(x),
         median = median(x),
         trimmed = mean(x, trim = .1))
}
x <- rcauchy(10)
centre(x, "mean")
centre(x, "median")
centre(x, "trimmed")

ccc <- c("b","QQ","a","A","bb")
# note: cat() produces no output for NULL
for(ch in ccc)
    cat(ch,":", switch(EXPR = ch, a = 1, b = 2:3), "\n")
for(ch in ccc)
    cat(ch,":", switch(EXPR = ch, a =, A = 1, b = 2:3, "Otherwise: last"),"\n")

## switch(f, *) with a factor f
ff <- gl(3,1, labels=LETTERS[3:1])
ff[1] # C
## so one might expect " is C" here, but
switch(ff[1], A = "I am A", B="Bb..", C=" is C")# -> "I am A"
## so we give a warning

## Numeric EXPR does not allow a default value to be specified
## -- it is always NULL
for(i in c(-1:3, 9))  print(switch(i, 1, 2 , 3, 4))

## visibility
switch(1, invisible(pi), pi)
switch(2, invisible(pi), pi)



cleanEx()
nameEx("sys.parent")
### * sys.parent

flush(stderr()); flush(stdout())

### Name: sys.parent
### Title: Functions to Access the Function Call Stack
### Aliases: sys.parent sys.call sys.calls sys.frame sys.frames sys.nframe
###   sys.function sys.parents sys.on.exit sys.status parent.frame
### Keywords: programming data

### ** Examples


cleanEx()
nameEx("sys.source")
### * sys.source

flush(stderr()); flush(stdout())

### Name: sys.source
### Title: Parse and Evaluate Expressions from a File
### Aliases: sys.source
### Keywords: file utilities

### ** Examples

## a simple way to put some objects in an environment
## high on the search path
tmp <- tempfile()
writeLines("aaa <- pi", tmp)
env <- attach(NULL, name = "myenv")
sys.source(tmp, env)
unlink(tmp)
search()
aaa
detach("myenv")



cleanEx()
nameEx("system")
### * system

flush(stderr()); flush(stdout())

### Name: system
### Title: Invoke a System Command
### Aliases: system shell
### Keywords: interface file utilities

### ** Examples

# list all files in the current directory using the -F flag
## Not run: system("ls -F")

# t1 is a character vector, each element giving a line of output from who
# (if the platform has who)
t1 <- try(system("who", intern = TRUE))

try(system("ls fizzlipuzzli", intern = TRUE, ignore.stderr = TRUE))
# zero-length result since file does not exist, and will give warning.



cleanEx()
nameEx("system.file")
### * system.file

flush(stderr()); flush(stdout())

### Name: system.file
### Title: Find Names of R System Files
### Aliases: system.file
### Keywords: file utilities

### ** Examples

system.file()                  # The root of the 'base' package
system.file(package = "stats") # The root of package 'stats'
system.file("INDEX")
system.file("help", "AnIndex", package = "splines")



cleanEx()
nameEx("system.time")
### * system.time

flush(stderr()); flush(stdout())

### Name: system.time
### Title: CPU Time Used
### Aliases: system.time
### Keywords: utilities

### ** Examples

require(stats)
## Not run: 
##D exT <- function(n = 10000) {
##D   # Purpose: Test if system.time works ok;   n: loop size
##D   system.time(for(i in 1:n) x <- mean(rt(1000, df = 4)))
##D }
##D #-- Try to interrupt one of the following (using Ctrl-C / Escape):
##D exT()                 #- about 4 secs on a 2.5GHz Xeon
##D system.time(exT())    #~ +/- same
## End(Not run)


cleanEx()
nameEx("t")
### * t

flush(stderr()); flush(stdout())

### Name: t
### Title: Matrix Transpose
### Aliases: t t.default t.data.frame
### Keywords: array

### ** Examples

a <- matrix(1:30, 5, 6)
ta <- t(a) ##-- i.e.,  a[i, j] == ta[j, i] for all i,j :
for(j in seq(ncol(a)))
  if(! all(a[, j] == ta[j, ])) stop("wrong transpose")



cleanEx()
nameEx("table")
### * table

flush(stderr()); flush(stdout())

### Name: table
### Title: Cross Tabulation and Table Creation
### Aliases: table summary.table print.summary.table as.data.frame.table
###   as.table as.table.default is.table [.table
### Keywords: category

### ** Examples

require(stats) # for rpois and xtabs
## Simple frequency distribution
table(rpois(100, 5))
## Check the design:
with(warpbreaks, table(wool, tension))
table(state.division, state.region)

# simple two-way contingency table
with(airquality, table(cut(Temp, quantile(Temp)), Month))

a <- letters[1:3]
table(a, sample(a))                    # dnn is c("a", "")
table(a, sample(a), deparse.level = 0) # dnn is c("", "")
table(a, sample(a), deparse.level = 2) # dnn is c("a", "sample(a)")

## xtabs() <-> as.data.frame.table() :
UCBAdmissions ## already a contingency table
DF <- as.data.frame(UCBAdmissions)
class(tab <- xtabs(Freq ~ ., DF)) # xtabs & table
## tab *is* "the same" as the original table:
all(tab == UCBAdmissions)
all.equal(dimnames(tab), dimnames(UCBAdmissions))

a <- rep(c(NA, 1/0:3), 10)
table(a)                 # does not report NA's
table(a, exclude = NULL) # reports NA's
b <- factor(rep(c("A","B","C"), 10))
table(b)
table(b, exclude = "B")
d <- factor(rep(c("A","B","C"), 10), levels = c("A","B","C","D","E"))
table(d, exclude = "B")
print(table(b, d), zero.print = ".")

## NA counting:
is.na(d) <- 3:4
d. <- addNA(d)
d.[1:7]
table(d.) # ", exclude = NULL" is not needed
## i.e., if you want to count the NA's of 'd', use
table(d, useNA = "ifany")

## "pathological" case:
d.patho <- addNA(c(1,NA,1:2,1:3))[-7]; is.na(d.patho) <- 3:4
d.patho
## just 3 consecutive NA's ? --- well, have *two* kinds of NAs here :
as.integer(d.patho) # 1 4 NA NA 1 2
##
## In R >= 3.4.0, table() allows to differentiate:
table(d.patho)                   # counts the "unusual" NA
table(d.patho, useNA = "ifany")  # counts all three
table(d.patho, exclude = NULL)   #  (ditto)
table(d.patho, exclude = NA)     # counts none

## Two-way tables with NA counts. The 3rd variant is absurd, but shows
## something that cannot be done using exclude or useNA.
with(airquality,
   table(OzHi = Ozone > 80, Month, useNA = "ifany"))
with(airquality,
   table(OzHi = Ozone > 80, Month, useNA = "always"))
with(airquality,
   table(OzHi = Ozone > 80, addNA(Month)))



cleanEx()
nameEx("tabulate")
### * tabulate

flush(stderr()); flush(stdout())

### Name: tabulate
### Title: Tabulation for Vectors
### Aliases: tabulate
### Keywords: arith

### ** Examples

tabulate(c(2,3,5))
tabulate(c(2,3,3,5), nbins = 10)
tabulate(c(-2,0,2,3,3,5))  # -2 and 0 are ignored
tabulate(c(-2,0,2,3,3,5), nbins = 3)
tabulate(factor(letters[1:10]))



cleanEx()
nameEx("tapply")
### * tapply

flush(stderr()); flush(stdout())

### Name: tapply
### Title: Apply a Function Over a Ragged Array
### Aliases: tapply
### Keywords: iteration category

### ** Examples

require(stats)
groups <- as.factor(rbinom(32, n = 5, prob = 0.4))
tapply(groups, groups, length) #- is almost the same as
table(groups)

## contingency table from data.frame : array with named dimnames
tapply(warpbreaks$breaks, warpbreaks[,-1], sum)
tapply(warpbreaks$breaks, warpbreaks[, 3, drop = FALSE], sum)

n <- 17; fac <- factor(rep_len(1:3, n), levels = 1:5)
table(fac)
tapply(1:n, fac, sum)
tapply(1:n, fac, sum, default = 0) # maybe more desirable
tapply(1:n, fac, sum, simplify = FALSE)
tapply(1:n, fac, range)
tapply(1:n, fac, quantile)
tapply(1:n, fac, length) ## NA's
tapply(1:n, fac, length, default = 0) # == table(fac)
## Don't show: 
stopifnot(all.equal(
  unname(unclass(table(fac))),
  unname(        tapply(1:n, fac, length, default = 0))))
## End(Don't show)
## example of ... argument: find quarterly means
tapply(presidents, cycle(presidents), mean, na.rm = TRUE)

ind <- list(c(1, 2, 2), c("A", "A", "B"))
table(ind)
tapply(1:3, ind) #-> the split vector
tapply(1:3, ind, sum)

## Some assertions (not held by all patch propsals):
nq <- names(quantile(1:5))
stopifnot(
  identical(tapply(1:3, ind), c(1L, 2L, 4L)),
  identical(tapply(1:3, ind, sum),
            matrix(c(1L, 2L, NA, 3L), 2, dimnames = list(c("1", "2"), c("A", "B")))),
  identical(tapply(1:n, fac, quantile)[-1],
            array(list(`2` = structure(c(2, 5.75, 9.5, 13.25, 17), names = nq),
                 `3` = structure(c(3, 6, 9, 12, 15), names = nq),
                 `4` = NULL, `5` = NULL), dim=4, dimnames=list(as.character(2:5)))))



cleanEx()
nameEx("taskCallback")
### * taskCallback

flush(stderr()); flush(stdout())

### Name: taskCallback
### Title: Add or Remove a Top-Level Task Callback
### Aliases: addTaskCallback removeTaskCallback
### Keywords: environment

### ** Examples

times <- function(total = 3, str = "Task a") {
  ctr <- 0
  function(expr, value, ok, visible) {
    ctr <<- ctr + 1
    cat(str, ctr, "\n")
    keep.me <- (ctr < total)
    if (!keep.me)
      cat("handler removing itself\n")

    # return
    keep.me
  }
}

# add the callback that will work for
# 4 top-level tasks and then remove itself.
n <- addTaskCallback(times(4))

# now remove it, assuming it is still first in the list.
removeTaskCallback(n)

## See how the handler is called every time till "self destruction":

addTaskCallback(times(4)) # counts as once already

sum(1:10) ; mean(1:3) # two more
sinpi(1)              # 4th - and "done"
cospi(1)
tanpi(1)



cleanEx()
nameEx("taskCallbackManager")
### * taskCallbackManager

flush(stderr()); flush(stdout())

### Name: taskCallbackManager
### Title: Create an R-level Task Callback Manager
### Aliases: taskCallbackManager
### Keywords: environment

### ** Examples

# create the manager
h <- taskCallbackManager()

# add a callback
h$add(function(expr, value, ok, visible) {
                       cat("In handler\n")
                       return(TRUE)
                     }, name = "simpleHandler")

# look at the internal callbacks.
getTaskCallbackNames()

# look at the R-level callbacks
names(h$callbacks())

removeTaskCallback("R-taskCallbackManager")



cleanEx()
nameEx("taskCallbackNames")
### * taskCallbackNames

flush(stderr()); flush(stdout())

### Name: taskCallbackNames
### Title: Query the Names of the Current Internal Top-Level Task Callbacks
### Aliases: getTaskCallbackNames
### Keywords: environment

### ** Examples

 n <- addTaskCallback(function(expr, value, ok, visible) {
                        cat("In handler\n")
                        return(TRUE)
                      }, name = "simpleHandler")

 getTaskCallbackNames()

   # now remove it by name
 removeTaskCallback("simpleHandler")


 h <- taskCallbackManager()
 h$add(function(expr, value, ok, visible) {
                        cat("In handler\n")
                        return(TRUE)
                      }, name = "simpleHandler")
 getTaskCallbackNames()
 removeTaskCallback("R-taskCallbackManager")



cleanEx()
nameEx("tempfile")
### * tempfile

flush(stderr()); flush(stdout())

### Name: tempfile
### Title: Create Names for Temporary Files
### Aliases: tempfile tempdir
### Keywords: file

### ** Examples

## Show how 'check' is working on some platforms:
if(exists("I'm brave") && `I'm brave` &&
   identical(.Platform$OS.type, "unix") && grepl("^/tmp/", tempdir())) {
  cat("Current tempdir(): ", tempdir(), "\n")
  cat("Removing it :", file.remove(tempdir()),
      "; dir.exists(tempdir()):", dir.exists(tempdir()), "\n")
  cat("and now  tempdir(check = TRUE) :", tempdir(check = TRUE),"\n")
}




cleanEx()
nameEx("textconnections")
### * textconnections

flush(stderr()); flush(stdout())

### Name: textConnection
### Title: Text Connections
### Aliases: textConnection textConnectionValue
### Keywords: file connection

### ** Examples

zz <- textConnection(LETTERS)
readLines(zz, 2)
scan(zz, "", 4)
pushBack(c("aa", "bb"), zz)
scan(zz, "", 4)
close(zz)

zz <- textConnection("foo", "w")
writeLines(c("testit1", "testit2"), zz)
cat("testit3 ", file = zz)
isIncomplete(zz)
cat("testit4\n", file = zz)
isIncomplete(zz)
close(zz)
foo




cleanEx()
nameEx("timezones")
### * timezones

flush(stderr()); flush(stdout())

### Name: timezones
### Title: Time Zones
### Aliases: Sys.timezone OlsonNames timezone timezones 'time zone' 'time
###   zones' TZ TZDIR .sys.timezone
### Keywords: utilities chron

### ** Examples

Sys.timezone()

str(OlsonNames()) ## typically around six hundred names,
## typically some acronyms/aliases such as "UTC", "NZ", "MET", "Eire", ..., but
## mostly pairs (and triplets) such as "Pacific/Auckland"
table(sl <- grepl("/", OlsonNames()))
OlsonNames()[ !sl ] # the simple ones
head(Osl <- strsplit(OlsonNames()[sl], "/"))
(tOS1 <- table(vapply(Osl, `[[`, "", 1))) # Continents, countries, ...
table(lengths(Osl))# most are pairs, some triplets
str(Osl[lengths(Osl) >= 3])# "America" South and North ...



cleanEx()
nameEx("toString")
### * toString

flush(stderr()); flush(stdout())

### Name: toString
### Title: Convert an R Object to a Character String
### Aliases: toString toString.default
### Keywords: utilities

### ** Examples

x <- c("a", "b", "aaaaaaaaaaa")
toString(x)
toString(x, width = 8)



cleanEx()
nameEx("trace")
### * trace

flush(stderr()); flush(stdout())

### Name: trace
### Title: Interactive Tracing and Debugging of Calls to a Function or
###   Method
### Aliases: trace untrace tracingState .doTrace returnValue
### Keywords: programming debugging

### ** Examples

require(stats)

##  Very simple use
trace(sum)
hist(rnorm(100)) # shows about 3-4 calls to sum()
untrace(sum)

## Show how pt() is called from inside power.t.test():
if(FALSE)
  trace(pt) ## would show ~20 calls, but we want to see more:
trace(pt, tracer = quote(cat(sprintf("tracing pt(*, ncp = %.15g)\n", ncp))),
      print = FALSE) # <- not showing typical extra
power.t.test(20, 1, power=0.8, sd=NULL)  ##--> showing the ncp root finding:
untrace(pt)

f <- function(x, y) {
    y <- pmax(y, 0.001)
    if (x > 0) x ^ y else stop("x must be positive")
}

## arrange to call the browser on entering and exiting
## function f
trace("f", quote(browser(skipCalls = 4)),
      exit = quote(browser(skipCalls = 4)))

## instead, conditionally assign some data, and then browse
## on exit, but only then.  Don't bother me otherwise

trace("f", quote(if(any(y < 0)) yOrig <- y),
      exit = quote(if(exists("yOrig")) browser(skipCalls = 4)),
      print = FALSE)

## Enter the browser just before stop() is called.  First, find
## the step numbers

untrace(f) # (as it has changed f's body !)
as.list(body(f))
as.list(body(f)[[3]]) # -> stop(..) is [[4]]

## Now call the browser there

trace("f", quote(browser(skipCalls = 4)), at = list(c(3,4)))
## Not run: 
##D f(-1,2) # --> enters browser just before stop(..)
## End(Not run)

## trace a utility function, with recover so we
## can browse in the calling functions as well.

trace("as.matrix", recover)

## turn off the tracing (that happened above)

untrace(c("f", "as.matrix"))

## Not run: 
##D ## Useful to find how system2() is called in a higher-up function:
##D trace(base::system2, quote(print(ls.str())))
## End(Not run)

##-------- Tracing hidden functions : need 'where = *'
##
## 'where' can be a function whose environment is meant:
trace(quote(ar.yw.default), where = ar)
a <- ar(rnorm(100)) # "Tracing ..."
untrace(quote(ar.yw.default), where = ar)

## trace() more than one function simultaneously:
##         expression(E1, E2, ...)  here is equivalent to
##          c(quote(E1), quote(E2), quote(.*), ..)
trace(expression(ar.yw, ar.yw.default), where = ar)
a <- ar(rnorm(100)) # --> 2 x "Tracing ..."
# and turn it off:
untrace(expression(ar.yw, ar.yw.default), where = ar)


## Not run: 
##D ## trace calls to the function lm() that come from
##D ## the nlme package.
##D trace("lm", where = asNamespace("nlme"))
##D       lm    (len ~ log(dose) * supp, ToothGrowth) -> fit1  # NOT traced
##D nlme::lmList(len ~ log(dose) | supp, ToothGrowth) -> fit2  # traced
##D untrace("lm", where = asNamespace("nlme"))
## End(Not run)



cleanEx()
nameEx("traceback")
### * traceback

flush(stderr()); flush(stdout())

### Name: traceback
### Title: Get and Print Call Stacks
### Aliases: traceback .traceback .Traceback
### Keywords: programming

### ** Examples

foo <- function(x) { print(1); bar(2) }
bar <- function(x) { x + a.variable.which.does.not.exist }
## Not run: 
##D foo(2) # gives a strange error
##D traceback()
## End(Not run)
## 2: bar(2)
## 1: foo(2)
bar
## Ah, this is the culprit ...

## This will print the stack trace at the time of the error.
options(error = function() traceback(3))



cleanEx()
nameEx("tracemem")
### * tracemem

flush(stderr()); flush(stdout())

### Name: tracemem
### Title: Trace Copying of Objects
### Aliases: tracemem untracemem retracemem
### Keywords: utilities

### ** Examples
## Not run: 
##D a <- 1:10
##D tracemem(a)
##D ## b and a share memory
##D b <- a
##D b[1] <- 1
##D untracemem(a)
##D 
##D ## copying in lm: less than R <= 2.15.0
##D d <- stats::rnorm(10)
##D tracemem(d)
##D lm(d ~ a+log(b))
##D 
##D ## f is not a copy and is not traced
##D f <- d[-1]
##D f+1
##D ## indicate that f should be traced as a copy of d
##D retracemem(f, retracemem(d))
##D f+1
## End(Not run)


cleanEx()
nameEx("transform")
### * transform

flush(stderr()); flush(stdout())

### Name: transform
### Title: Transform an Object, for Example a Data Frame
### Aliases: transform transform.default transform.data.frame
### Keywords: manip

### ** Examples

transform(airquality, Ozone = -Ozone)
transform(airquality, new = -Ozone, Temp = (Temp-32)/1.8)

attach(airquality)
transform(Ozone, logOzone = log(Ozone)) # marginally interesting ...
detach(airquality)



cleanEx()
nameEx("trimws")
### * trimws

flush(stderr()); flush(stdout())

### Name: trimws
### Title: Remove Leading/Trailing Whitespace
### Aliases: trimws
### Keywords: character

### ** Examples

x <- "  Some text. "
x
trimws(x)
trimws(x, "l")
trimws(x, "r")

## Unicode --> need "stronger" 'whitespace' to match all :
tt <- "text with unicode 'non breakable space'."
xu <- paste(" \t\v", tt, "\u00a0 \n\r")
(tu <- trimws(xu, whitespace = "[\\h\\v]"))
stopifnot(identical(tu, tt))



cleanEx()
nameEx("try")
### * try

flush(stderr()); flush(stdout())

### Name: try
### Title: Try an Expression Allowing Error Recovery
### Aliases: try
### Keywords: programming

### ** Examples

## this example will not work correctly in example(try), but
## it does work correctly if pasted in
options(show.error.messages = FALSE)
try(log("a"))
print(.Last.value)
options(show.error.messages = TRUE)

## alternatively,
print(try(log("a"), TRUE))

## run a simulation, keep only the results that worked.
set.seed(123)
x <- stats::rnorm(50)
doit <- function(x)
{
    x <- sample(x, replace = TRUE)
    if(length(unique(x)) > 30) mean(x)
    else stop("too few unique points")
}
## alternative 1
res <- lapply(1:100, function(i) try(doit(x), TRUE))
## alternative 2
## Not run: 
##D res <- vector("list", 100)
##D for(i in 1:100) res[[i]] <- try(doit(x), TRUE)
## End(Not run)
unlist(res[sapply(res, function(x) !inherits(x, "try-error"))])



cleanEx()
nameEx("typeof")
### * typeof

flush(stderr()); flush(stdout())

### Name: typeof
### Title: The Type of an Object
### Aliases: typeof type
### Keywords: attribute

### ** Examples

typeof(2)
mode(2)
## for a table of examples, see  ?mode  /  examples(mode)



cleanEx()
nameEx("unique")
### * unique

flush(stderr()); flush(stdout())

### Name: unique
### Title: Extract Unique Elements
### Aliases: unique unique.default unique.data.frame unique.matrix
###   unique.array
### Keywords: manip logic

### ** Examples

x <- c(3:5, 11:8, 8 + 0:5)
(ux <- unique(x))
(u2 <- unique(x, fromLast = TRUE)) # different order
stopifnot(identical(sort(ux), sort(u2)))

length(unique(sample(100, 100, replace = TRUE)))
## approximately 100(1 - 1/e) = 63.21

unique(iris)



cleanEx()
nameEx("unlist")
### * unlist

flush(stderr()); flush(stdout())

### Name: unlist
### Title: Flatten Lists
### Aliases: unlist
### Keywords: list manip

### ** Examples

unlist(options())
unlist(options(), use.names = FALSE)

l.ex <- list(a = list(1:5, LETTERS[1:5]), b = "Z", c = NA)
unlist(l.ex, recursive = FALSE)
unlist(l.ex, recursive = TRUE)

l1 <- list(a = "a", b = 2, c = pi+2i)
unlist(l1) # a character vector
l2 <- list(a = "a", b = as.name("b"), c = pi+2i)
unlist(l2) # remains a list

ll <- list(as.name("sinc"), quote( a + b ), 1:10, letters, expression(1+x))
utils::str(ll)
for(x in ll)
  stopifnot(identical(x, unlist(x)))



cleanEx()
nameEx("unname")
### * unname

flush(stderr()); flush(stdout())

### Name: unname
### Title: Remove 'names' or 'dimnames'
### Aliases: unname
### Keywords: utilities

### ** Examples

require(graphics); require(stats)

## Answering a question on R-help (14 Oct 1999):
col3 <- 750+ 100*rt(1500, df = 3)
breaks <- factor(cut(col3, breaks = 360+5*(0:155)))
z <- table(breaks)
z[1:5] # The names are larger than the data ...
barplot(unname(z), axes = FALSE)



cleanEx()
nameEx("userhooks")
### * userhooks

flush(stderr()); flush(stdout())

### Name: userhooks
### Title: Functions to Get and Set Hooks for Load, Attach, Detach and
###   Unload
### Aliases: getHook setHook packageEvent .userHooksEnv
### Keywords: utilities

### ** Examples

setHook(packageEvent("grDevices", "onLoad"),
        function(...) grDevices::ps.options(horizontal = FALSE))



cleanEx()
nameEx("utf8Conversion")
### * utf8Conversion

flush(stderr()); flush(stdout())

### Name: utf8Conversion
### Title: Convert Integer Vectors to or from UTF-8-encoded Character
###   Vectors
### Aliases: utf8ToInt intToUtf8 Unicode 'code point'
### Keywords: character utilities

### ** Examples
utf8ToInt("bi\u00dfchen")
utf8ToInt("\xfa\xb4\xbf\xbf\x9f")

## A valid UTF-16 surrogate pair (for U+10437)
x <- c(0xD801, 0xDC37)
intToUtf8(x)
intToUtf8(x, TRUE)
(xx <- intToUtf8(x, , TRUE)) # will only display in some locales and fonts
charToRaw(xx)




cleanEx()
nameEx("validUTF8")
### * validUTF8

flush(stderr()); flush(stdout())

### Name: validUTF8
### Title: Check if a Character Vector is Validly Encoded
### Aliases: validUTF8 validEnc

### ** Examples

x <-
  ## from example(text)
c("Jetz", "no", "chli", "z\xc3\xbcrit\xc3\xbc\xc3\xbctsch:",
  "(noch", "ein", "bi\xc3\x9fchen", "Z\xc3\xbc", "deutsch)",
   ## from a CRAN check log
   "\xfa\xb4\xbf\xbf\x9f")
validUTF8(x)
validEnc(x) # depends on the locale
Encoding(x) <-"UTF-8"
validEnc(x) # typically the last, x[10], is invalid

## Maybe advantageous to declare it "unknown":
G <- x ; Encoding(G[!validEnc(G)]) <- "unknown"
try( substr(x, 1,1) ) # gives 'invalid multibyte string' error in a UTF-8 locale
try( substr(G, 1,1) ) # works in a UTF-8 locale
nchar(G) # fine, too
## but it is not "more valid" typically:
all.equal(validEnc(x),
          validEnc(G)) # typically TRUE



cleanEx()
nameEx("vector")
### * vector

flush(stderr()); flush(stdout())

### Name: vector
### Title: Vectors - Creation, Coercion, etc
### Aliases: vector as.vector as.vector.data.frame as.vector.factor
###   as.vector.POSIXlt is.vector atomic
### Keywords: classes

### ** Examples

df <- data.frame(x = 1:3, y = 5:7)
## Error:
try(as.vector(data.frame(x = 1:3, y = 5:7), mode = "numeric"))

x <- c(a = 1, b = 2)
is.vector(x)
as.vector(x)
all.equal(x, as.vector(x)) ## FALSE


###-- All the following are TRUE:
is.list(df)
! is.vector(df)
! is.vector(df, mode = "list")

is.vector(list(), mode = "list")



cleanEx()
nameEx("warning")
### * warning

flush(stderr()); flush(stdout())

### Name: warning
### Title: Warning Messages
### Aliases: warning suppressWarnings
### Keywords: programming error

### ** Examples

## Don't show: 
oldopt <- options(warn = 1)
## End(Don't show)
testit <- function() warning("testit")
testit() ## shows call
testit <- function() warning("problem in testit", call. = FALSE)
testit() ## no call
suppressWarnings(warning("testit"))
## Don't show: 
eigenval <- 10 ^ -stats::rnorm(1, mean = 6)
if(eigenval < 1.e-7) warning("system near singular")
options(oldopt)
## End(Don't show)



cleanEx()
nameEx("warnings")
### * warnings

flush(stderr()); flush(stdout())

### Name: warnings
### Title: Print Warning Messages
### Aliases: warnings last.warning print.warnings [.warnings c.warnings
###   duplicated.warnings unique.warnings summary.warnings
###   print.summary.warnings
### Keywords: programming error

### ** Examples

## NB this example is intended to be pasted in,
##    rather than run by example()
ow <- options("warn")
for(w in -1:1) {
   options(warn = w); cat("\n warn =", w, "\n")
   for(i in 1:3) { cat(i,"..\n"); m <- matrix(1:7, 3,4) }
   cat("--=--=--\n")
}
## at the end prints all three warnings, from the 'option(warn = 0)' above
options(ow) # reset to previous, typically 'warn = 0'
tail(warnings(), 2) # see the last two warnings only (via '[' method)

## Often the most useful way to look at many warnings:
summary(warnings())
## Don't show: 
ww <- warnings()
uw <- unique(ww)
sw <- summary(ww)
stopifnot(identical(c(ww[1], ww[3]), ww[c(1, 3)]),
          length(uw) == 1, nchar(names(uw)) > 10,
          length(sw) == 1, attr(sw, "counts") == 3)
## End(Don't show)
op <- options(nwarnings = 10000) ## <- get "full statistics"
x <- 1:36; for(n in 1:13) for(m in 1:12) A <- matrix(x, n,m) # There were 105 warnings ...
summary(warnings())
options(op) # revert to previous (keeping 50 messages by default)



cleanEx()
nameEx("weekday.POSIXt")
### * weekday.POSIXt

flush(stderr()); flush(stdout())

### Name: weekdays
### Title: Extract Parts of a POSIXt or Date Object
### Aliases: weekdays weekdays.POSIXt weekdays.Date months months.POSIXt
###   months.Date quarters quarters.POSIXt quarters.Date julian
###   julian.POSIXt julian.Date
### Keywords: chron

### ** Examples

quarters(.leap.seconds)

## Show how easily you get month, day, year, day (of {month, week, yr}), ... :
## (remember to count from 0 (!): mon = 0..11, wday = 0..6,  etc !!)

##' Transform (Time-)Date vector  to  convenient data frame :
dt2df <- function(dt, dName = deparse(substitute(dt))) {
    DF <- as.data.frame(unclass(as.POSIXlt( dt )))
    `names<-`(cbind(dt, DF, deparse.level=0L), c(dName, names(DF)))
}
## e.g.,
dt2df(.leap.seconds)    # date+time
##' Even simpler:  Date -> Matrix - dropping time info {sec,min,hour, isdst}
d2mat <- function(x) simplify2array(unclass(as.POSIXlt(x))[4:7])
## e.g.,
d2mat(seq(as.Date("2000-02-02"), by=1, length.out=30)) # has R 1.0.0's release date




cleanEx()
nameEx("which")
### * which

flush(stderr()); flush(stdout())

### Name: which
### Title: Which indices are TRUE?
### Aliases: which arrayInd
### Keywords: logic attribute

### ** Examples

which(LETTERS == "R")
which(ll <- c(TRUE, FALSE, TRUE, NA, FALSE, FALSE, TRUE)) #> 1 3 7
names(ll) <- letters[seq(ll)]
which(ll)
which((1:12)%%2 == 0) # which are even?
which(1:10 > 3, arr.ind = TRUE)

( m <- matrix(1:12, 3, 4) )
div.3 <- m %% 3 == 0
which(div.3)
which(div.3, arr.ind = TRUE)
rownames(m) <- paste("Case", 1:3, sep = "_")
which(m %% 5 == 0, arr.ind = TRUE)

dim(m) <- c(2, 2, 3); m
which(div.3, arr.ind = FALSE)
which(div.3, arr.ind = TRUE)

vm <- c(m)
dim(vm) <- length(vm) #-- funny thing with  length(dim(...)) == 1
which(div.3, arr.ind = TRUE)
## Don't show: 
dimnames(m) <- list(X = c("U", "V"), Z = c("y","z"), three = LETTERS[1:3])
wm <- which(m %% 3 == 0, arr.ind = TRUE)
vn <- vm; dimnames(vn) <- list(LETTERS[1:12])
wv <- which(vn %% 3 == 0, arr.ind = TRUE)

stopifnot(identical(wv, array(3L*(1:4), dim = c(4, 1),
                              dimnames = list(c("C", "F", "I", "L"), "dim1"))),
          identical(wm, array(c(1:2, 1:2, 2:1, 1:2, 1:3, 3L),
                              dim = 4:3,
                              dimnames = list(rep(c("U","V"),2),
                                              c("X", "Z", "three"))))
)
## End(Don't show)



cleanEx()
nameEx("which.min")
### * which.min

flush(stderr()); flush(stdout())

### Name: which.min
### Title: Where is the Min() or Max() or first TRUE or FALSE ?
### Aliases: which.min which.max
### Keywords: utilities

### ** Examples

x <- c(1:4, 0:5, 11)
which.min(x)
which.max(x)

## it *does* work with NA's present, by discarding them:
presidents[1:30]
range(presidents, na.rm = TRUE)
which.min(presidents) # 28
which.max(presidents) #  2

## Find the first occurrence, i.e. the first TRUE, if there is at least one:
x <- rpois(10000, lambda = 10); x[sample.int(50, 20)] <- NA
## where is the first value >= 20 ?
which.max(x >= 20)

## Also works for lists (which can be coerced to numeric vectors):
which.min(list(A = 7, pi = pi)) ##  ->  c(pi = 2L)
## Don't show: 
stopifnot(identical(which.min(list(A = 7, pi = pi)), c(pi = 2L)))
## End(Don't show)



cleanEx()
nameEx("with")
### * with

flush(stderr()); flush(stdout())

### Name: with
### Title: Evaluate an Expression in a Data Environment
### Aliases: with with.default within within.list within.data.frame
### Keywords: data programming

### ** Examples

with(mtcars, mpg[cyl == 8  &  disp > 350])
    # is the same as, but nicer than
mtcars$mpg[mtcars$cyl == 8  &  mtcars$disp > 350]

require(stats); require(graphics)

# examples from glm:
with(data.frame(u = c(5,10,15,20,30,40,60,80,100),
                lot1 = c(118,58,42,35,27,25,21,19,18),
                lot2 = c(69,35,26,21,18,16,13,12,12)),
    list(summary(glm(lot1 ~ log(u), family = Gamma)),
         summary(glm(lot2 ~ log(u), family = Gamma))))

aq <- within(airquality, {     # Notice that multiple vars can be changed
    lOzone <- log(Ozone)
    Month <- factor(month.abb[Month])
    cTemp <- round((Temp - 32) * 5/9, 1) # From Fahrenheit to Celsius
    S.cT <- Solar.R / cTemp  # using the newly created variable
    rm(Day, Temp)
})
head(aq)




# example from boxplot:
with(ToothGrowth, {
    boxplot(len ~ dose, boxwex = 0.25, at = 1:3 - 0.2,
            subset = (supp == "VC"), col = "yellow",
            main = "Guinea Pigs' Tooth Growth",
            xlab = "Vitamin C dose mg",
            ylab = "tooth length", ylim = c(0, 35))
    boxplot(len ~ dose, add = TRUE, boxwex = 0.25, at = 1:3 + 0.2,
            subset = supp == "OJ", col = "orange")
    legend(2, 9, c("Ascorbic acid", "Orange juice"),
           fill = c("yellow", "orange"))
})

# alternate form that avoids subset argument:
with(subset(ToothGrowth, supp == "VC"),
     boxplot(len ~ dose, boxwex = 0.25, at = 1:3 - 0.2,
             col = "yellow", main = "Guinea Pigs' Tooth Growth",
             xlab = "Vitamin C dose mg",
             ylab = "tooth length", ylim = c(0, 35)))
with(subset(ToothGrowth,  supp == "OJ"),
     boxplot(len ~ dose, add = TRUE, boxwex = 0.25, at = 1:3 + 0.2,
             col = "orange"))
legend(2, 9, c("Ascorbic acid", "Orange juice"),
       fill = c("yellow", "orange"))



cleanEx()
nameEx("withVisible")
### * withVisible

flush(stderr()); flush(stdout())

### Name: withVisible
### Title: Return both a Value and its Visibility
### Aliases: withVisible
### Keywords: programming

### ** Examples

x <- 1
withVisible(x <- 1) # *$visible is FALSE
x
withVisible(x)      # *$visible is TRUE

# Wrap the call in evalq() for special handling

df <- data.frame(a = 1:5, b = 1:5)
evalq(withVisible(a + b), envir = df)



cleanEx()
nameEx("write")
### * write

flush(stderr()); flush(stdout())

### Name: write
### Title: Write Data to a File
### Aliases: write
### Keywords: file connection

### ** Examples

# create a 2 by 5 matrix
x <- matrix(1:10, ncol = 5)

fil <- tempfile("data")
# the file data contains x, two rows, five cols
# 1 3 5 7 9 will form the first row
write(t(x), fil)
if(interactive()) file.show(fil)
unlink(fil) # tidy up

# Writing to the "console" 'tab-delimited'
# two rows, five cols but the first row is 1 2 3 4 5
write(x, "", sep = "\t")



cleanEx()
nameEx("zMachine")
### * zMachine

flush(stderr()); flush(stdout())

### Name: .Machine
### Title: Numerical Characteristics of the Machine
### Aliases: .Machine
### Keywords: sysdata programming math

### ** Examples

.Machine
## or for a neat printout
noquote(unlist(format(.Machine)))



cleanEx()
nameEx("zapsmall")
### * zapsmall

flush(stderr()); flush(stdout())

### Name: zapsmall
### Title: Rounding of Numbers: Zapping Small Ones to Zero
### Aliases: zapsmall
### Keywords: arith

### ** Examples

x2 <- pi * 100^(-1:3)
print(x2 / 1000, digits = 4)
zapsmall(x2 / 1000, digits = 4)

zapsmall(exp(1i*0:4*pi/2))



cleanEx()
nameEx("zpackages")
### * zpackages

flush(stderr()); flush(stdout())

### Name: zpackages
### Title: Listing of Packages
### Aliases: .packages
### Keywords: data

### ** Examples

(.packages())               # maybe just "base"
.packages(all.available = TRUE) # return all available as character vector
require(splines)
(.packages())               # "splines", too
detach("package:splines")



### * <FOOTER>
###
cleanEx()
options(digits = 7L)
base::cat("Time elapsed: ", proc.time() - base::get("ptime", pos = 'CheckExEnv'),"\n")
grDevices::dev.off()
###
### Local variables: ***
### mode: outline-minor ***
### outline-regexp: "\\(> \\)?### [*]+" ***
### End: ***
quit('no')
